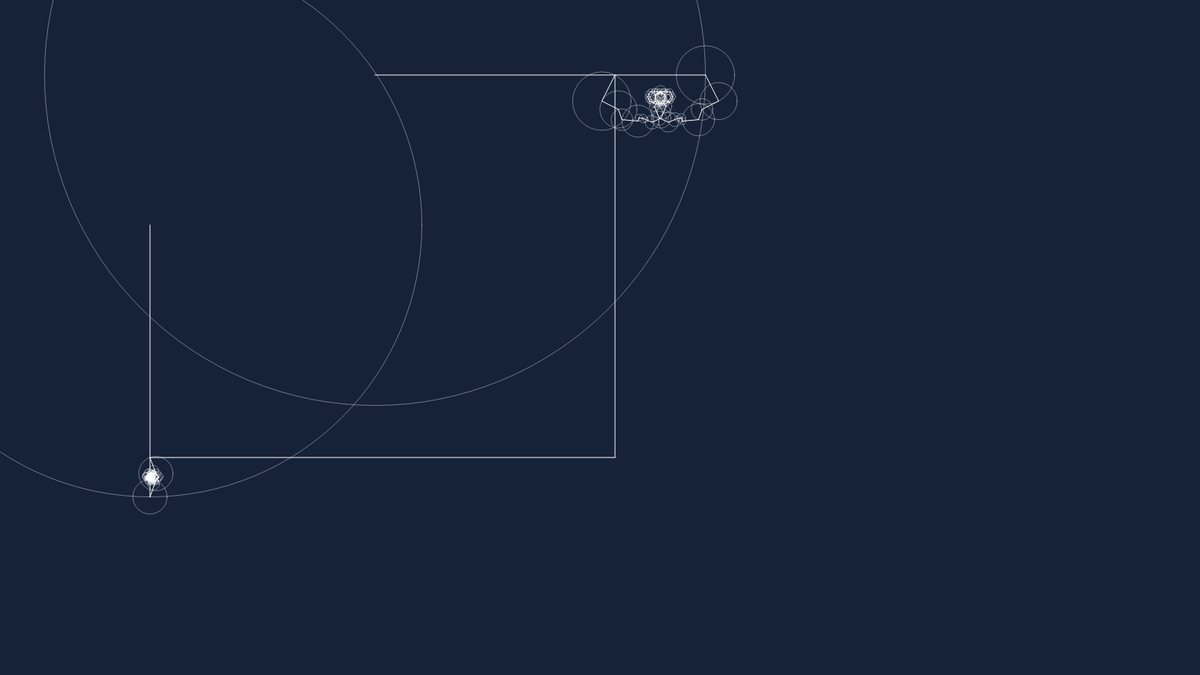
Frame 1 (no input)
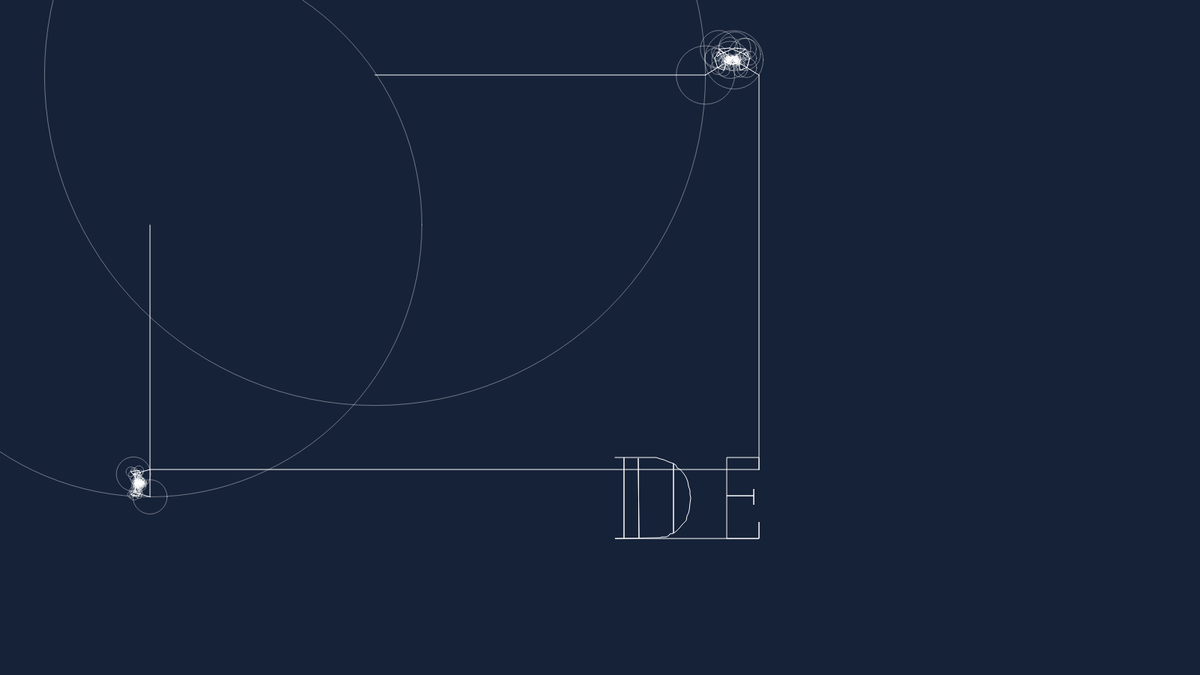
Frame 60 (no input)
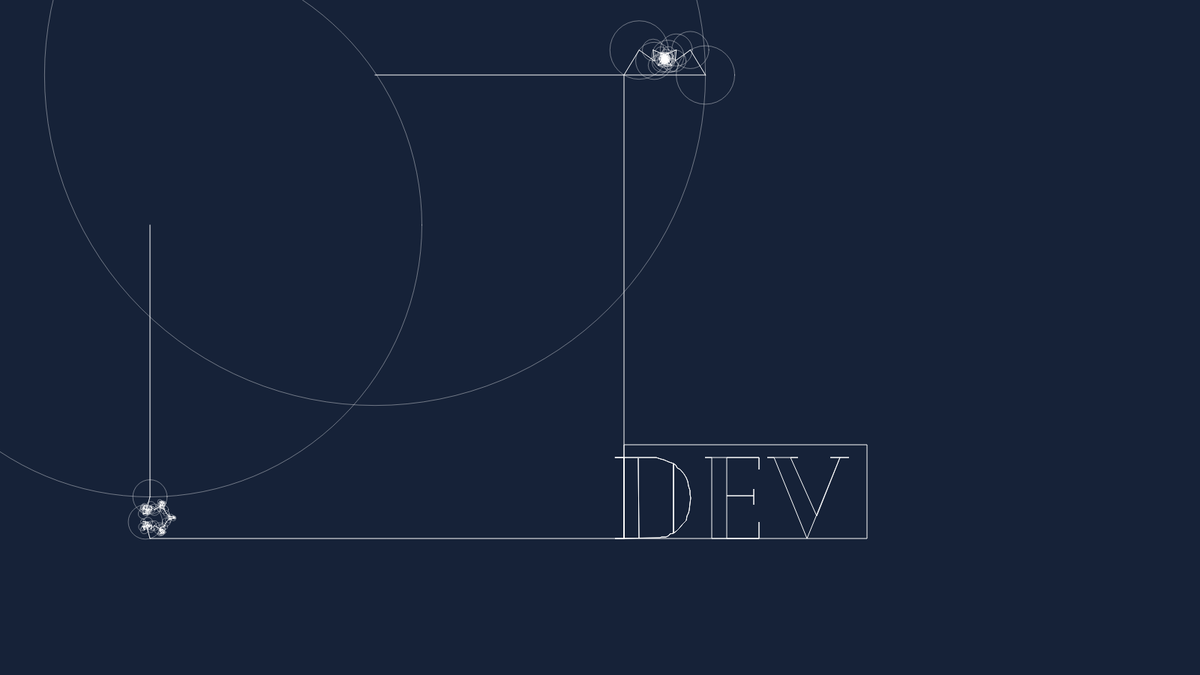
Frame 120 (the mouse pressed at the canvas centre since frame 60)

The p5.js sketch that drew these frames (run headless with seeded random() and noise() and a simulated clock; from frame 60 on, the mouse is pressed at the canvas centre):

// p5.js sketch
// ── sketch.js
// Discrete fourier transform
let x=[];
let y = [];
let fourierY;
let fourierX;
let time = 0;
path = [];

function setup() {

  createCanvas(1600, 900);
    //  const skip= -5;
  // for (let i = 0; i < drawing.length; i+=skip) {

  //   x.push(drawing[i].x);
  //   y.push(drawing[i].y);
  
  
  for(let i=0;i<dev.length;i++){
    x.push(dev[i].x);
    y.push(dev[i].y);  

  }

  
  
    
  
    
    //   angle=map(i,0,100,0,TWO_PI)
    // x[i] = 100*cos(angle);
    // y[i] = 100*sin(angle);
    
  

  

  fourierY = dft(y);
  fourierX = dft(x);
  console.log(fourierY);
}
function epicCycle(x,y,rotation,fourier){
    for (let i = 0; i < fourier.length; i++) {
        let prevx = x;
        let prevy = y;
    
        let freq = fourier[i].freq;
        let radius = fourier[i].amp;
        let phase = fourier[i].phase;
        x += radius * cos(freq * time + phase + rotation);
        y += radius * sin(freq * time + phase + rotation);
    
        stroke(255, 100);
        noFill();
        ellipse(prevx, prevy, radius * 2);
        stroke(255);
        line(prevx, prevy, x, y);
      }
      return createVector(x,y);
}

function draw() {
  background(22, 34, 56);
  
    let vx=epicCycle(500,100,0,fourierX);
    let vy=epicCycle(200,300,HALF_PI,fourierY);
    let v= createVector(vx.x,vy.y);

  path.unshift(v);
  line(vx.x,vx.y,v.x,v.y);
  line(vy.x,vy.y,v.x,v.y);

//   translate(100, 0);
//   line(x - 100, y, 0, wave[0]);
  beginShape();
  noFill();
  for (let i = 0; i < path.length; i++) {
    vertex(path[i].x, path[i].y);
  }
  endShape();
  const dt = TWO_PI / fourierX.length;
  
  time += dt;

  if (path.length > 200) {
    path.pop();
  }
}

// ── codingtrain.js
let drawing = [
  { x: -75.23920093800275, y: -9.276916512631997 },
  { x: -73.99534065831229, y: -9.582732689485699 },
  { x: -72.74106439694725, y: -9.89162195029445 },
  { x: -71.4876893765498, y: -10.200732827734575 },
  { x: -70.23509740158319, y: -10.510035772921889 },
  { x: -68.98192922337502, y: -10.820003568003328 },
  { x: -67.72920427842959, y: -11.130281626368685 },
  { x: -66.47577016026378, y: -11.44115066241771 },
  { x: -65.22337025304437, y: -11.752211766213923 },
  { x: -63.97037936814129, y: -12.063908171020076 },
  { x: -62.718127205342796, y: -12.376092132415248 },
  { x: -61.46532838818692, y: -12.689014815915003 },
  { x: -60.21245569882057, y: -13.002602349308878 },
  { x: -58.96055812263228, y: -13.316706988175959 },
  { x: -57.708867388633266, y: -13.631609446915984 },
  { x: -56.45698458688706, y: -13.947679086581244 },
  { x: -55.205279078445955, y: -14.26490113272965 },
  { x: -53.95457823206708, y: -14.583246036477012 },
  { x: -52.703685317941016, y: -14.903703685443475 },
  { x: -51.4546244346343, y: -15.226096786323936 },
  { x: -50.20482482922301, y: -15.552168723285197 },
  { x: -48.95740390898846, y: -15.881313744201512 },
  { x: -47.70490058067441, y: -16.19289195347093 },
  { x: -46.448230859690526, y: -16.486223726757242 },
  { x: -45.188059595930945, y: -16.76634714881368 },
  { x: -43.92584945916273, y: -17.036571694668755 },
  { x: -42.66235394593253, y: -17.29898056065738 },
  { x: -41.39749918402992, y: -17.555272807620092 },
  { x: -40.131196526802334, y: -17.806852007555587 },
  { x: -38.863977854165064, y: -18.05438301035799 },
  { x: -37.596847828180344, y: -18.298604538131876 },
  { x: -36.32874268901758, y: -18.540255312981827 },
  { x: -35.0599579255186, y: -18.77966037263386 },
  { x: -33.79075947764106, y: -19.017455018097905 },
  { x: -32.52221110521555, y: -19.25356537716351 },
  { x: -31.253544537253305, y: -19.488479006419706 },
  { x: -29.984612029333412, y: -19.72252094359249 },
  { x: -28.71429072385691, y: -19.956178745270893 },
  { x: -27.44445697496943, y: -20.189023952634262 },
  { x: -26.175494918165356, y: -20.42161799448207 },
  { x: -24.905306582667677, y: -20.654108615235238 },
  { x: -23.63604903702177, y: -20.886436717125402 },
  { x: -22.36623006257638, y: -21.118853465668114 },
  { x: -21.096662253646553, y: -21.351462281958014 },
  { x: -19.826444369264692, y: -21.584440459300207 },
  { x: -18.556994755871592, y: -21.817581155505405 },
  { x: -17.28748604471013, y: -22.051224182741716 },
  { x: -16.017755716917293, y: -22.285472962103785 },
  { x: -14.74892663009204, y: -22.5201649747286 },
  { x: -13.479875926635414, y: -22.75555138613172 },
  { x: -12.210618380989507, y: -22.99172084296569 },
  { x: -10.94184839193262, y: -23.22859947302006 },
  { x: -9.672413552981615, y: -23.466423667368293 },
  { x: -8.404175443840026, y: -23.70494226049483 },
  { x: -7.135878236930072, y: -23.944332545704768 },
  { x: -5.867004826778547, y: -24.178699520603566 },
  { x: -4.596609649091586, y: -24.405369011172652 },
  { x: -3.324899546058476, y: -24.625286581705883 },
  { x: -2.0526575631100683, y: -24.83922050319202 },
  { x: -0.7790415570471436, y: -25.04773220443055 },
  { x: 0.4963769309509546, y: -25.25179679859951 },
  { x: 1.7707464335605503, y: -25.45110402241498 },
  { x: 3.0469036436632275, y: -25.646658537939192 },
  { x: 4.323592733681202, y: -25.83862286403514 },
  { x: 5.599735169341788, y: -26.027085647355396 },
  { x: 6.877030011485517, y: -26.21253444448896 },
  { x: 8.154768086891993, y: -26.395102225414664 },
  { x: 9.433097139982134, y: -26.57502538120598 },
  { x: 10.711780779682472, y: -26.7524664307259 },
  { x: 11.990449644940718, y: -26.927395825090258 },
  { x: 13.26953219457753, y: -27.100109053140876 },
  { x: 14.54889545861408, y: -27.270783408182858 },
  { x: 15.829233835828676, y: -27.439433664658292 },
  { x: 17.109232400875165, y: -27.60617801810391 },
  { x: 18.38983671804741, y: -27.771090340730176 },
  { x: 19.66982050865181, y: -27.934200181421264 },
  { x: 20.95038050249778, y: -28.095625735713913 },
  { x: 22.231014368554202, y: -28.25555907135531 },
  { x: 23.512327858946843, y: -28.413852443924547 },
  { x: 24.792858303908634, y: -28.570653597842526 },
  { x: 26.07427521539591, y: -28.726095503088086 },
  { x: 27.355633029114827, y: -28.880074738566574 },
  { x: 28.637729564938322, y: -29.032842469793557 },
  { x: 29.920092040719464, y: -29.18435437344275 },
  { x: 31.202159027658777, y: -29.334418381766973 },
  { x: 32.48493518781848, y: -29.483344758050144 },
  { x: 33.76717946806289, y: -29.63104485563971 },
  { x: 35.04951239495985, y: -29.777577772304042 },
  { x: 36.331904419625175, y: -29.9228400869485 },
  { x: 37.61533065523691, y: -30.067053416204452 },
  { x: 38.8976044843655, y: -30.210025692324713 },
  { x: 40.180942073324694, y: -30.351993306382745 },
  { x: 41.463836429021136, y: -30.49279373951554 },
  { x: 42.747055822443585, y: -30.632397442838922 },
  { x: 44.03089574243389, y: -30.77089306300543 },
  { x: 45.314410624698176, y: -30.908177178920432 },
  { x: 46.59801415361501, y: -31.044294113910198 },
  { x: 47.88129264480583, y: -31.179096123553812 },
  { x: 49.16557579805888, y: -31.312391140104083 },
  { x: 50.44953391358591, y: -31.443898449161274 },
  { x: 51.73833804611899, y: -31.51753426854573 },
  { x: 53.02817638959848, y: -31.56809240938313 },
  { x: 54.31822157526724, y: -31.618650550220536 },
  { x: 55.60885773861967, y: -31.669238239942118 },
  { x: 56.898577886562414, y: -31.719781606337428 },
  { x: 58.18862307223119, y: -31.77035452161692 },
  { x: 59.47881600232087, y: -31.82092743689641 },
  { x: 60.7690975790631, y: -31.871500352175907 },
  { x: 62.05834494485892, y: -31.922028944129124 },
  { x: 63.348626521601155, y: -31.972601859408616 },
  { x: 63.86635252137445, y: -32.90184039475881 },
  { x: 64.08259125582687, y: -34.17465858094878 },
  { x: 64.29874134362676, y: -35.4468857894551 },
  { x: 64.5149209803108, y: -36.719231193498146 },
  { x: 64.73113016587905, y: -37.99193118415139 },
  { x: 64.94728025367894, y: -39.264158392657706 },
  { x: 65.16348943924717, y: -40.536725413332135 },
  { x: 65.37987591812052, y: -41.81035619383715 },
  { x: 65.59605555480458, y: -43.08281979341693 },
  { x: 65.32721980650611, y: -43.774559172144905 },
  { x: 64.11187420005238, y: -43.33475357996262 },
  { x: 62.89889250433333, y: -42.89577535653747 },
  { x: 61.6853198309306, y: -42.45660506536513 },
  { x: 60.470978886539115, y: -42.01715405979305 },
  { x: 59.256667491031806, y: -41.57768827977888 },
  { x: 58.04333120870255, y: -41.138606635259094 },
  { x: 56.82966988864727, y: -40.69939202076048 },
  { x: 57.2427041917596, y: -41.5190337446753 },
  { x: 57.97235478889458, y: -42.58396075619459 },
  { x: 58.70250771706067, y: -43.64958216649219 },
  { x: 59.43198102089055, y: -44.71421368916966 },
  { x: 60.16118838476278, y: -45.77846107635274 },
  { x: 60.89107537297122, y: -46.84369835115597 },
  { x: 61.62108055671639, y: -47.90911291926428 },
  { x: 62.35055386054627, y: -48.973744441941754 },
  { x: 63.080027164376155, y: -50.038390739061306 },
  { x: 63.27333596470244, y: -51.26939725413211 },
  { x: 63.27259724259786, y: -52.55997431971617 },
  { x: 63.27185852049328, y: -53.850669580836964 },
  { x: 63.2711197983887, y: -55.14171942856796 },
  { x: 63.270381076284124, y: -56.4318237120051 },
  { x: 63.26964235417954, y: -57.72228258205242 },
  { x: 63.26890363207497, y: -59.01368701639362 },
  { x: 63.26816490997039, y: -60.30438227751441 },
  { x: 62.25818404858969, y: -60.159725714995716 },
  { x: 61.04357716424055, y: -59.72382057552561 },
  { x: 59.82784742229245, y: -59.28753130056113 },
  { x: 58.6134473801326, y: -58.851714807743576 },
  { x: 57.39827906698398, y: -58.41561760052629 },
  { x: 56.183553987098115, y: -57.979682912171995 },
  { x: 54.96806063622348, y: -57.54346750941798 },
  { x: 53.75389698513709, y: -57.107724888810885 },
  { x: 52.53884686752521, y: -56.67167200491988 },
  { x: 51.324121787639335, y: -56.23573731656558 },
  { x: 50.109721745479476, y: -55.79992082374804 },
  { x: 48.894228394604845, y: -55.36370542099401 },
  { x: 47.680182939055186, y: -54.92800712371319 },
  { x: 46.46489643036984, y: -54.49186559316963 },
  { x: 45.728597334293646, y: -53.794571024215216 },
  { x: 46.02172226539068, y: -52.5367488967482 },
  { x: 46.31458125653006, y: -51.28021214574315 },
  { x: 46.60744024766944, y: -50.023660620296006 },
  { x: 46.90035833657719, y: -48.766754508238655 },
  { x: 47.19321732771657, y: -47.51009956169687 },
  { x: 47.48616496550851, y: -46.253208224081625 },
  { x: 47.77905350553207, y: -44.99642030756101 },
  { x: 48.072001143324, y: -43.73941077440902 },
  { x: 48.364948781115935, y: -42.48240124125704 },
  { x: 48.65798506556042, y: -41.22505189593695 },
  { x: 48.950991801120715, y: -39.967805971711506 },
  { x: 49.24393943891264, y: -38.71079643855952 },
  { x: 49.53691662558876, y: -37.45378690540753 },
  { x: 49.82998245891743, y: -36.196201169013975 },
  { x: 50.122930096709354, y: -34.93919163586199 },
  { x: 50.41590728338547, y: -33.68218210271001 },
  { x: 50.7088549211774, y: -32.42517256955802 },
  { x: 51.27247033808715, y: -31.518627577260506 },
  { x: 52.56287011036612, y: -31.555608005815742 },
  { x: 53.85291529603489, y: -31.592588434370978 },
  { x: 55.14307867724039, y: -31.629568862926217 },
  { x: 56.43371484059281, y: -31.66656406592354 },
  { x: 57.72423280840851, y: -31.703544494478777 },
  { x: 59.01439618961401, y: -31.74052492303401 },
  { x: 60.30444137528278, y: -31.777505351589244 },
  { x: 61.594486560951545, y: -31.81447100570239 },
  { x: 62.885240919840705, y: -31.851466208699716 },
  { x: 64.17528610550947, y: -31.888446637254955 },
  { x: 65.46544948671497, y: -31.92542706581019 },
  { x: 66.75564241680466, y: -31.962407494365422 },
  { x: 68.04627858015708, y: -31.999387922920658 },
  { x: 69.33667835243605, y: -32.036383125917986 },
  { x: 70.62672353810481, y: -32.073348780031125 },
  { x: 71.91700511484704, y: -32.11034398302846 },
  { x: 73.20716849605255, y: -32.147309637141596 },
  { x: 74.4979228549417, y: -32.18430484013893 },
  { x: 75.17606974694542, y: -31.52115400685817 },
  { x: 75.3121719074931, y: -30.237653899035976 },
  { x: 75.44830361692496, y: -28.954050370119138 },
  { x: 75.58443532635681, y: -27.670417292318117 },
  { x: 75.72053748690449, y: -26.387050154474746 },
  { x: 75.85661009856798, y: -25.10377166328393 },
  { x: 75.99268271023146, y: -23.82052272097729 },
  { x: 76.1288439685475, y: -22.5366680265449 },
  { x: 76.264916580211, y: -21.253404309796167 },
  { x: 76.40101874075867, y: -19.97014059304744 },
  { x: 76.53709135242215, y: -18.68687687629871 },
  { x: 76.67319351296983, y: -17.40361315954998 },
  { x: 76.8093252224017, y: -16.11987666065432 },
  { x: 76.94539783406518, y: -14.836731139442325 },
  { x: 77.08147044572868, y: -13.553467422693595 },
  { x: 77.21760215516052, y: -12.269849119334667 },
  { x: 77.35376341347657, y: -10.985772808270902 },
  { x: 77.48986557402425, y: -9.702272700448706 },
  { x: 77.62596773457192, y: -8.418772592626512 },
  { x: 77.7620698951196, y: -7.13539068034105 },
  { x: 77.89817205566726, y: -5.8518905725188555 },
  { x: 78.03433331398331, y: -4.56791768254973 },
  { x: 78.17043547453098, y: -3.2844914469379933 },
  { x: 78.30656718396283, y: -2.0009765646737065 },
  { x: 78.44266934451052, y: -0.7173730357568712 },
  { x: 78.57883060282656, y: 0.5664816586755216 },
  { x: 78.71493276337422, y: 1.8499817664977163 },
  { x: 78.8510053750377, y: 3.1331272877097125 },
  { x: 78.98713708446957, y: 4.41674559106864 },
  { x: 79.12329834278562, y: 5.700703706595674 },
  { x: 79.2593709544491, y: 6.984100393323228 },
  { x: 79.39547311499678, y: 8.267467531166597 },
  { x: 79.53157527554444, y: 9.55084944345206 },
  { x: 79.6677069849763, y: 10.834467746810986 },
  { x: 79.80380914552397, y: 12.118086050169916 },
  { x: 79.93994085495584, y: 13.401586157992108 },
  { x: 80.07604301550352, y: 14.685086265814304 },
  { x: 80.21217472493537, y: 15.96870456917323 },
  { x: 80.34830643436722, y: 17.252662684700265 },
  { x: 80.48440859491488, y: 18.536044596985725 },
  { x: 80.62051075546258, y: 19.81942650927119 },
  { x: 80.75661291601025, y: 21.102690226019917 },
  { x: 80.89274462544209, y: 22.38666311598904 },
  { x: 81.02884678598978, y: 23.669926832737776 },
  { x: 81.16494894653745, y: 24.9535451360967 },
  { x: 81.3010806559693, y: 26.237045243918896 },
  { x: 81.43721236540117, y: 27.520781742814552 },
  { x: 81.57337362371719, y: 28.804739858341588 },
  { x: 81.70947578426488, y: 30.088121770627048 },
  { x: 81.84551884704418, y: 31.371252517396954 },
  { x: 81.98168010536023, y: 32.655107211829346 },
  { x: 82.11784136367626, y: 33.939080101798474 },
  { x: 82.25391397533976, y: 35.2223438185472 },
  { x: 82.39004568477161, y: 36.505843926369394 },
  { x: 82.52614784531927, y: 37.789447455286236 },
  { x: 82.6623386525195, y: 39.07353854079209 },
  { x: 82.79844081306719, y: 40.357038648614285 },
  { x: 82.93454297361485, y: 41.640538756436484 },
  { x: 83.07064513416253, y: 42.92403886425867 },
  { x: 83.2067472947102, y: 44.20753897208087 },
  { x: 83.34293810191042, y: 45.49161528314464 },
  { x: 83.4790402624581, y: 46.774997195430096 },
  { x: 83.6150833252374, y: 48.05802452110537 },
  { x: 83.75154007239529, y: 49.341849666653566 },
  { x: 83.894586220726, y: 50.624950864539294 },
  { x: 84.03763236905671, y: 51.90781567135155 },
  { x: 84.18064896850325, y: 53.1906952526059 },
  { x: 84.32366556794977, y: 54.4733236683447 },
  { x: 84.46674126516469, y: 55.75654306176715 },
  { x: 84.6097874134954, y: 57.03964425965287 },
  { x: 84.75277446405775, y: 58.32215447985493 },
  { x: 84.89579106350429, y: 59.60490109113045 },
  { x: 85.03880766295083, y: 60.88776589794271 },
  { x: 85.18188336016574, y: 62.17086709582843 },
  { x: 85.32487041072808, y: 63.45337731603049 },
  { x: 85.4679165590588, y: 64.73636031837948 },
  { x: 85.61093315850533, y: 66.01934332072847 },
  { x: 85.75400885572023, y: 67.30256271415092 },
  { x: 85.89708455293514, y: 68.58578210757337 },
  { x: 86.04010115238168, y: 69.86852871884889 },
  { x: 86.18308820294402, y: 71.15103893905096 },
  { x: 86.32616390015893, y: 72.4342583324734 },
  { x: 86.46918049960546, y: 73.71700494374893 },
  { x: 86.61213800128364, y: 74.99927877287753 },
  { x: 86.75518414961434, y: 76.28226177522652 },
  { x: 86.89820074906088, y: 77.56500838650203 },
  { x: 87.04127644627579, y: 78.84834597546123 },
  { x: 87.18426349683813, y: 80.13097439120003 },
  { x: 87.32733919405304, y: 81.41407558908575 },
  { x: 87.47032624461539, y: 82.69670400482453 },
  { x: 87.6134019418303, y: 83.98004159378372 },
  { x: 87.756448090161, y: 85.26302459613271 },
  { x: 87.89949423849173, y: 86.54585985406078 },
  { x: 88.04251083793827, y: 87.82857691645212 },
  { x: 88.18555698626898, y: 89.11161901656948 },
  { x: 88.3286031345997, y: 90.39463156780265 },
  { x: 88.47159018516204, y: 91.677348630194 },
  { x: 88.61463633349277, y: 92.96015433923789 },
  { x: 88.7576824818235, y: 94.24328508600779 },
  { x: 88.9007286301542, y: 95.52629763724096 },
  { x: 89.04371568071656, y: 96.80868966190629 },
  { x: 89.18667318239473, y: 98.09114078433997 },
  { x: 89.32971933072544, y: 99.37400559115223 },
  { x: 89.47279502794035, y: 100.65725453345887 },
  { x: 89.61578207850269, y: 101.93991249808184 },
  { x: 89.75879867794923, y: 103.22248181605228 },
  { x: 89.90181527739576, y: 104.50543526951708 },
  { x: 90.04489097461067, y: 105.7886842118237 },
  { x: 90.1879075740572, y: 107.07146037198342 },
  { x: 90.33095372238793, y: 108.3544433743324 },
  { x: 90.47399987071863, y: 109.63745592556559 },
  { x: 90.61701647016518, y: 110.92023208572529 },
  { x: 90.7600626184959, y: 112.20321508807429 },
  { x: 90.9031087668266, y: 113.48619809042327 },
  { x: 91.04615491515733, y: 114.7690924461197 },
  { x: 91.18914196571968, y: 116.05166176409014 },
  { x: 91.3321881140504, y: 117.3346743153233 },
  { x: 91.4752638112653, y: 118.61789370874577 },
  { x: 91.61825086182766, y: 119.90052212448454 },
  { x: 91.76126746127419, y: 121.18320963799171 },
  { x: 91.90434315848908, y: 122.46657677583508 },
  { x: 92.04735975793564, y: 123.74935293599478 },
  { x: 92.19040590626634, y: 125.03242458499633 },
  { x: 92.33342250571287, y: 126.31514164738766 },
  { x: 92.47643910515943, y: 127.59785870977902 },
  { x: 92.61951480237431, y: 128.881166749854 },
  { x: 92.76253140182085, y: 130.16400200778207 },
  { x: 92.84665707509033, y: 130.91817817878908 },
  { x: 92.70384731783308, y: 129.63513607867174 },
  { x: 92.56094891392328, y: 128.35165074529164 },
  { x: 92.41813915666602, y: 127.06896323178447 },
  { x: 92.27532939940876, y: 125.7861279738564 },
  { x: 92.13251964215152, y: 124.50329271592832 },
  { x: 91.98968033601007, y: 123.22010287139005 },
  { x: 91.84684102986864, y: 121.93717896680944 },
  { x: 91.7040312726114, y: 120.65425506222881 },
  { x: 91.56122151535413, y: 119.3714789020691 },
  { x: 91.41838220921271, y: 118.08852544860429 },
  { x: 91.27554290307127, y: 116.80533560406603 },
  { x: 91.13273314581402, y: 115.52250034613796 },
  { x: 90.98989383967258, y: 114.23951734378898 },
  { x: 90.84708408241534, y: 112.9566525369767 },
  { x: 90.70427432515807, y: 111.67372863239608 },
  { x: 90.561494116785, y: 110.39136615661494 },
  { x: 90.41868435952775, y: 109.1085013498027 },
  { x: 90.2758450533863, y: 107.82542970080114 },
  { x: 90.13303529612905, y: 106.5425648939889 },
  { x: 89.99019598998763, y: 105.25943414721898 },
  { x: 89.84735668384619, y: 103.97656934040673 },
  { x: 89.70457647547312, y: 102.69385227801538 },
  { x: 89.56176671821586, y: 101.41107611785567 },
  { x: 89.41889786319024, y: 100.12788627331742 },
  { x: 89.276088105933, y: 98.84505101538934 },
  { x: 89.13327834867574, y: 97.56224530634545 },
  { x: 88.99049814030268, y: 96.2795282439541 },
  { x: 88.84762928527705, y: 94.99624975276328 },
  { x: 88.7048195280198, y: 93.71365088590868 },
  { x: 88.56206886853091, y: 92.43122931235916 },
  { x: 88.41922956238948, y: 91.14827585889437 },
  { x: 88.27641980513222, y: 89.86538150319792 },
  { x: 88.13352140122241, y: 88.58171887651271 },
  { x: 87.99074119284934, y: 87.29912000965813 },
  { x: 87.8479314355921, y: 86.01640294726677 },
  { x: 87.70509212945065, y: 84.73324265161268 },
  { x: 87.56219372554087, y: 83.44981641600094 },
  { x: 87.4194135171678, y: 82.16712890249379 },
  { x: 87.27663330879471, y: 80.88470732894427 },
  { x: 87.13388264930585, y: 79.6024039509315 },
  { x: 86.99110244093275, y: 78.31974598630852 },
  { x: 86.84829268367551, y: 77.0371766683381 },
  { x: 86.70545337753408, y: 75.75401637268402 },
  { x: 86.56270271804519, y: 74.47171299467124 },
  { x: 86.41986341190375, y: 73.18867089455388 },
  { x: 86.27702410576232, y: 71.90545150113142 },
  { x: 86.13418479962087, y: 70.62255714543498 },
  { x: 85.99137504236363, y: 69.33978098527528 },
  { x: 85.84856528510637, y: 68.05697527623138 },
  { x: 85.70569643008075, y: 66.7736376872722 },
  { x: 85.56291622170768, y: 65.49097972264923 },
  { x: 85.42007691556626, y: 64.20784897587933 },
  { x: 85.27726715830899, y: 62.925102364603795 },
  { x: 85.13439830328338, y: 61.64167612899207 },
  { x: 85.21565773478709, y: 60.56512163154669 },
  { x: 86.50570292045586, y: 60.60188044347055 },
  { x: 87.79562991058789, y: 60.63860970651023 },
  { x: 89.08605923175104, y: 60.675338969549905 },
  { x: 90.37645900403, y: 60.71209778147377 },
  { x: 91.66656328746713, y: 60.74882704451345 },
  { x: 92.95693351086193, y: 60.78558585643731 },
  { x: 94.24733328314089, y: 60.82231511947698 },
  { x: 95.53808764203004, y: 60.85907393140084 },
  { x: 96.82828057211972, y: 60.89580319444053 },
  { x: 98.11811891559921, y: 60.93253245748021 },
  { x: 99.4086368834149, y: 60.96929126940407 },
  { x: 100.69903665569386, y: 61.00605008132793 },
  { x: 101.98934778132029, y: 61.0427793443676 },
  { x: 103.27948161364161, y: 61.07950860740729 },
  { x: 104.56964499484711, y: 61.116267419331145 },
  { x: 105.8598083760526, y: 61.152996682370826 },
  { x: 107.15026724609993, y: 61.1897259454105 },
  { x: 108.44054882284217, y: 61.22648475733436 },
  { x: 109.73041671520583, y: 61.263214020374036 },
  { x: 111.02075738971642, y: 61.299943283413725 },
  { x: 112.31139355306885, y: 61.336702095337586 },
  { x: 113.6013205432009, y: 61.37343135837726 },
  { x: 114.89115888668037, y: 61.410160621416935 },
  { x: 116.18120407234913, y: 61.44688988445662 },
  { x: 117.47184023570156, y: 61.483648696380484 },
  { x: 118.7617672258336, y: 61.52037795942016 },
  { x: 119.06263396458662, y: 60.61523653912135 },
  { x: 118.96231550278476, y: 59.32814624187089 },
  { x: 118.86196749209873, y: 58.04102639573625 },
  { x: 118.76167857918105, y: 56.75402474513836 },
  { x: 118.66136011737919, y: 55.46702309454046 },
  { x: 118.56110075334571, y: 54.18049422608949 },
  { x: 118.46078229154385, y: 52.89378806433342 },
  { x: 118.360463829742, y: 51.60650569933578 },
  { x: 118.2602044657085, y: 50.32002115421109 },
  { x: 118.15988600390665, y: 49.032960405844825 },
  { x: 118.05959709098897, y: 47.7461655974362 },
  { x: 117.95930817807131, y: 46.4595185334485 },
  { x: 117.85896016738526, y: 45.172310040661316 },
  { x: 117.75867125446759, y: 43.885367487831786 },
  { x: 117.65838234154992, y: 42.598543130538985 },
  { x: 117.55806387974806, y: 41.311674449919906 },
  { x: 117.45771586906201, y: 40.02414091940671 },
  { x: 117.35739740726015, y: 38.73710971992463 },
  { x: 116.43765883817485, y: 38.366108704562855 },
  { x: 115.14764320139027, y: 38.40880684220753 },
  { x: 113.85691839138529, y: 38.4515197542943 },
  { x: 112.56696185236909, y: 38.49421789193899 },
  { x: 111.2769462155845, y: 38.53691602958366 },
  { x: 109.98687148103154, y: 38.579614167228335 },
  { x: 108.69682629536278, y: 38.62231230487302 },
  { x: 107.4068402074624, y: 38.6650104425177 },
  { x: 106.1168245706778, y: 38.70770858016237 },
  { x: 104.8273408138085, y: 38.75039194336496 },
  { x: 103.53711833483464, y: 38.79310485545173 },
  { x: 102.24674811143987, y: 38.835802993096415 },
  { x: 100.95679157242364, y: 38.87850113074109 },
  { x: 99.66665774010234, y: 38.92119926838576 },
  { x: 98.95789820408486, y: 39.48400209098048 },
  { x: 99.05803937258162, y: 40.77137310263067 },
  { x: 99.15812144331001, y: 42.05812358771301 },
  { x: 99.25820351403839, y: 43.344785426142806 },
  { x: 99.35828558476679, y: 44.631565460109336 },
  { x: 99.45842675326354, y: 45.919084216180444 },
  { x: 99.55850882399193, y: 47.20574605461024 },
  { x: 99.65862044360452, y: 48.492939772955324 },
  { x: 99.75873206321708, y: 49.77983800245858 },
  { x: 99.85881413394547, y: 51.066544164214655 },
  { x: 99.95892575355806, y: 52.353678784791384 },
  { x: 100.05900782428644, y: 53.64057701429464 },
  { x: 100.15914899278322, y: 54.927874153734365 },
  { x: 100.25920151462742, y: 56.214314375532794 },
  { x: 100.35928358535581, y: 57.50102053728886 },
  { x: 100.45936565608419, y: 58.78760850350819 },
  { x: 100.55947727569676, y: 60.07469880075865 },
  { x: 101.08592019630409, y: 60.916044180106 },
  { x: 102.37611312639378, y: 60.95877186663486 },
  { x: 103.66586282322072, y: 61.00147000427954 },
  { x: 104.95587846000531, y: 61.04416814192421 },
  { x: 106.24604184121078, y: 61.08689582845308 },
  { x: 107.53650071125813, y: 61.129623514981944 },
  { x: 108.82651634804272, y: 61.1723512015108 },
  { x: 110.11650243594312, y: 61.215049339155485 },
  { x: 111.40663626826442, y: 61.25777702568434 },
  { x: 112.69697694277502, y: 61.300504712213204 },
  { x: 113.98776085054837, y: 61.34323239874206 },
  { x: 115.2778651339855, y: 61.38596008527092 },
  { x: 116.56799896630682, y: 61.42868777179979 },
  { x: 117.85833964081742, y: 61.47141545832864 },
  { x: 119.1487098642122, y: 61.514143144857506 },
  { x: 120.43857775657587, y: 61.556841282502184 },
  { x: 121.72841610005536, y: 61.59953942014687 },
  { x: 123.01908181229197, y: 61.6422966555599 },
  { x: 124.30924519349745, y: 61.68499479320459 },
  { x: 125.59994045461826, y: 61.72775202861764 },
  { x: 126.88974924921355, y: 61.77045016626231 },
  { x: 128.17890796835684, y: 61.813148303906985 },
  { x: 129.46865766518377, y: 61.85584644155167 },
  { x: 130.7596188662622, y: 61.898574128080526 },
  { x: 132.04916172089986, y: 61.94127226572521 },
  { x: 133.33905916214772, y: 61.98399995225407 },
  { x: 133.85885358381384, y: 61.29497907087095 },
  { x: 133.7507637654718, y: 60.00856839795671 },
  { x: 133.64264439824558, y: 58.72174404066391 },
  { x: 133.53455457990356, y: 57.43556975882314 },
  { x: 133.42646476156153, y: 56.14909998814054 },
  { x: 133.31843404098785, y: 54.8632211951416 },
  { x: 133.21034422264583, y: 53.576958266648276 },
  { x: 133.10228395318796, y: 52.29081353369169 },
  { x: 132.9941350370776, y: 51.00398917639889 },
  { x: 132.88607476761973, y: 49.71785921788439 },
  { x: 132.77804404704608, y: 48.43211339486428 },
  { x: 132.66995422870403, y: 47.14567317306585 },
  { x: 132.56192350813038, y: 45.8600012222562 },
  { x: 132.45386323867254, y: 44.573974684836344 },
  { x: 132.34571432256215, y: 43.287017357564714 },
  { x: 132.23765405310428, y: 42.000857850166035 },
  { x: 132.12956423476226, y: 40.71459492167271 },
  { x: 132.0215630630728, y: 39.42932188079953 },
  { x: 131.91347324473077, y: 38.142925982327384 },
  { x: 131.8054129752729, y: 36.856677828276155 },
  { x: 131.6972640591625, y: 35.56963185435198 },
  { x: 131.58920378970467, y: 34.283753061353046 },
  { x: 131.48111397136262, y: 32.99706167403907 },
  { x: 131.3729946041364, y: 31.7103407378409 },
  { x: 131.2648752369102, y: 30.42385619271621 },
  { x: 131.15681496745236, y: 29.137844429738447 },
  { x: 131.0488137957629, y: 27.85246796777062 },
  { x: 130.94072397742084, y: 26.565953873761746 },
  { x: 130.83257506131045, y: 25.278996546490117 },
  { x: 130.7245147918526, y: 23.99285181353353 },
  { x: 130.61645452239475, y: 22.706751403903215 },
  { x: 130.5083942529369, y: 21.42091693423055 },
  { x: 130.4002748857107, y: 20.134136900264025 },
  { x: 130.29224416513702, y: 18.848331979475542 },
  { x: 130.18424299344755, y: 17.56301461527608 },
  { x: 130.07612362622135, y: 16.27638232573047 },
  { x: 129.96803380787932, y: 14.989986427258328 },
  { x: 129.8598848917689, y: 13.702970002218336 },
  { x: 129.75185417119525, y: 12.417105983661488 },
  { x: 129.64367570620067, y: 11.129616776474565 },
  { x: 129.53558588785864, y: 9.843161780234054 },
  { x: 129.42749606951662, y: 8.55704659616165 },
  { x: 129.31943580005876, y: 7.270975735415518 },
  { x: 129.21137553060092, y: 5.984963972437754 },
  { x: 129.1032857122589, y: 4.698449878428876 },
  { x: 128.9951663450327, y: 3.411728942230716 },
  { x: 128.88710607557482, y: 2.1256728559266773 },
  { x: 128.77904580611698, y: 0.8397201907172799 },
  { x: 128.67098553665915, y: -0.4463211211446672 },
  { x: 128.5628957183171, y: -1.7328056662693618 },
  { x: 128.45483544885926, y: -3.018773105920851 },
  { x: 128.34677517940142, y: -4.304962162203714 },
  { x: 128.23871490994355, y: -5.590767082992197 },
  { x: 128.13062509160153, y: -6.877133432580158 },
  { x: 128.0225352732595, y: -8.163544105494394 },
  { x: 127.91447500380166, y: -9.449703612893074 },
  { x: 127.80638518545962, y: -10.735981315828488 },
  { x: 127.69832491600178, y: -12.022288567648081 },
  { x: 127.59020554877557, y: -13.308773112772778 },
  { x: 127.48214527931772, y: -14.595006492381914 },
  { x: 127.37411455874405, y: -15.880722766517847 },
  { x: 127.2660838381704, y: -17.16626174734868 },
  { x: 127.15793492206, y: -18.45333727015704 },
  { x: 128.1419423142437, y: -18.611541996073722 },
  { x: 129.42374336122535, y: -18.461995093222708 },
  { x: 130.70575125039628, y: -18.312418641487508 },
  { x: 131.98778868845142, y: -18.16284218975231 },
  { x: 133.2702398108851, y: -18.013221414690836 },
  { x: 134.55218860228769, y: -17.86364496295564 },
  { x: 135.83431468699538, y: -17.714053736778347 },
  { x: 137.11652941835558, y: -17.564462510601057 },
  { x: 138.39909873632604, y: -17.4148121866554 },
  { x: 139.68110662549697, y: -17.265235734920203 },
  { x: 140.9626121836368, y: -17.11571838095337 },
  { x: 142.24512240383885, y: -16.966082831449807 },
  { x: 143.52754397738835, y: -16.816462056388332 },
  { x: 144.80931547548585, y: -16.666915153537317 },
  { x: 146.09108697358332, y: -16.517368250686303 },
  { x: 147.37309486275427, y: -16.367791798951103 },
  { x: 148.6553095941145, y: -16.218200572773814 },
  { x: 149.93731748328545, y: -16.068624121038617 },
  { x: 151.2192958235722, y: -15.919047669303415 },
  { x: 152.50124461497478, y: -15.76948599201031 },
  { x: 153.7836366396401, y: -15.619865216948835 },
  { x: 155.06638325091564, y: -15.470200118561088 },
  { x: 156.3486570800442, y: -15.320594117941706 },
  { x: 157.6302217359524, y: -15.171061989532783 },
  { x: 158.9123773695443, y: -15.021470763355493 },
  { x: 160.19500578528306, y: -14.871835213851929 },
  { x: 161.4764817945387, y: -14.722317859885095 },
  { x: 162.75851923259384, y: -14.572741408149897 },
  { x: 164.04026118180715, y: -14.42319450529888 },
  { x: 165.32253501093572, y: -14.273588504679502 },
  { x: 166.60495658448522, y: -14.123952955175936 },
  { x: 167.8869644736562, y: -13.974391277882829 },
  { x: 169.16947469385823, y: -13.824755728379264 },
  { x: 170.45139393637663, y: -13.675179276644064 },
  { x: 171.7328403967481, y: -13.525676697119325 },
  { x: 173.01473009038233, y: -13.376115019826218 },
  { x: 174.29620609963794, y: -13.226597665859385 },
  { x: 175.57780030443035, y: -13.077080311892555 },
  { x: 176.86057646459008, y: -12.927415213504807 },
  { x: 178.14231841380337, y: -12.77786831065379 },
  { x: 179.4246513407003, y: -12.628247535592317 },
  { x: 180.7062159966085, y: -12.478730181625485 },
  { x: 181.98854892350545, y: -12.329109406564012 },
  { x: 183.27102959482332, y: -12.179488631502538 },
  { x: 184.5530079351101, y: -12.02991217976734 },
  { x: 185.83474988432337, y: -11.880365276916324 },
  { x: 187.1166395779576, y: -11.730803599623219 },
  { x: 188.39900205373874, y: -11.581182824561743 },
  { x: 189.68130543175155, y: -11.431576823942363 },
  { x: 190.96310647873318, y: -11.282029921091349 },
  { x: 192.24520301455667, y: -11.132438694914057 },
  { x: 193.52818601690566, y: -10.982744047642127 },
  { x: 194.80983931946642, y: -10.833211919233204 },
  { x: 196.09205405082665, y: -10.683620693055913 },
  { x: 197.3738846466925, y: -10.534059015762805 },
  { x: 198.65621757358943, y: -10.384453015143423 },
  { x: 199.93813681610786, y: -10.234891337850318 },
  { x: 201.21990831420533, y: -10.085344434999302 },
  { x: 202.5022412411023, y: -9.93572365993783 },
  { x: 202.48841236330458, y: -9.93731929968372 },
  { x: 201.2057248497974, y: -10.086954849187284 },
  { x: 199.92371696062645, y: -10.236516526480392 },
  { x: 198.64164997368718, y: -10.386078203773497 },
  { x: 197.359612535632, y: -10.535639881066606 },
  { x: 196.07713186431414, y: -10.685245881685988 },
  { x: 194.7951239751432, y: -10.834807558979094 },
  { x: 193.51332292816156, y: -10.984339687388017 },
  { x: 192.2313150389906, y: -11.133886590239033 },
  { x: 190.94980948085077, y: -11.283389169763774 },
  { x: 189.66729926064872, y: -11.433009944825246 },
  { x: 188.38546866478285, y: -11.58254207323417 },
  { x: 187.10369716668538, y: -11.732074201643094 },
  { x: 185.82133469090425, y: -11.881665427820383 },
  { x: 184.5390904106598, y: -12.031241879555582 },
  { x: 183.25714161925725, y: -12.180788782406598 },
  { x: 181.97525192562304, y: -12.330335685257614 },
  { x: 180.69318493868371, y: -12.479897362550721 },
  { x: 179.41123614728116, y: -12.629444265401736 },
  { x: 178.1287554759633, y: -12.779065040463209 },
  { x: 176.8464816468347, y: -12.928641492198407 },
  { x: 175.56447375766376, y: -13.078203169491514 },
  { x: 174.2826431617979, y: -13.22773529790044 },
  { x: 173.00007384382747, y: -13.377356072961911 },
  { x: 171.71791821023558, y: -13.52693252469711 },
  { x: 170.4362058099065, y: -13.676449878663943 },
  { x: 169.15428656738808, y: -13.825996781514958 },
  { x: 167.87192409160693, y: -13.975602782134338 },
  { x: 166.58985710466766, y: -14.125149684985354 },
  { x: 165.30773101995996, y: -14.274726136720552 },
  { x: 164.0261368151676, y: -14.424228716245294 },
  { x: 162.74427667041755, y: -14.57377561909631 },
  { x: 161.46153005914204, y: -14.723411168599874 },
  { x: 160.17925623001344, y: -14.873002394777163 },
  { x: 158.89733698749504, y: -15.02254929762818 },
  { x: 157.61529954943992, y: -15.172110974921285 },
  { x: 156.33273023146947, y: -15.32173174998276 },
  { x: 155.05087008671947, y: -15.471263878391683 },
  { x: 153.76865535535924, y: -15.620840330126882 },
  { x: 152.48688385726177, y: -15.770372458535805 },
  { x: 151.20395995268115, y: -15.920037556923553 },
  { x: 149.92212935681528, y: -16.06956968533248 },
  { x: 148.6398850765709, y: -16.219146137067675 },
  { x: 147.35790673628412, y: -16.368707814360782 },
  { x: 146.07589884711317, y: -16.518254717211796 },
  { x: 144.7930635891851, y: -16.667905041157454 },
  { x: 143.51135118885597, y: -16.817437169566375 },
  { x: 142.22913645749577, y: -16.967013621301575 },
  { x: 140.94706947055644, y: -17.116575298594682 },
  { x: 139.6648842880804, y: -17.26615175032988 },
  { x: 138.382965045562, y: -17.415698653180897 },
  { x: 137.1010753519278, y: -17.56524555603191 },
  { x: 135.8189788161043, y: -17.71480723332502 },
  { x: 134.53649814478644, y: -17.8644132339444 },
  { x: 133.25416521788947, y: -18.01400446012169 },
  { x: 131.97242326867618, y: -18.163536588530615 },
  { x: 130.69059267281034, y: -18.313068716939537 },
  { x: 129.4083483925659, y: -18.462645168674737 },
  { x: 128.12604501455314, y: -18.61225116929412 },
  { x: 127.06863819405845, y: -19.027693706467375 },
  { x: 126.70669391169882, y: -20.26670796915181 },
  { x: 126.34477917822339, y: -21.50554493853115 },
  { x: 125.98265760255866, y: -22.745091081130877 },
  { x: 125.6207428690832, y: -23.98403147160485 },
  { x: 125.25879858672357, y: -25.22291276431046 },
  { x: 124.89688385324814, y: -26.461779282573982 },
  { x: 124.53485092423594, y: -27.701044710773974 },
  { x: 124.17290664187631, y: -28.940029424574227 },
  { x: 123.81099190840088, y: -30.17885161951147 },
  { x: 123.4491067238096, y: -31.417673814448715 },
  { x: 124.55541694762744, y: -31.419018288679048 },
  { x: 125.83819310778713, y: -31.269855521322413 },
  { x: 127.12008280142135, y: -31.118269745462758 },
  { x: 128.40206114170812, y: -30.96254712581746 },
  { x: 129.68170512014441, y: -30.794162809299674 },
  { x: 129.91162498797362, y: -31.789915882946175 },
  { x: 129.76571259787715, y: -33.07239655426405 },
  { x: 129.55473356480934, y: -34.34577616925351 },
  { x: 129.29544210610203, y: -35.60984788572527 },
  { x: 128.99587551825306, y: -36.8660743734464 },
  { x: 128.66200267586746, y: -38.11254972938709 },
  { x: 128.2973103472788, y: -39.35064797666185 },
  { x: 127.90472387202121, y: -40.58038388971277 },
  { x: 127.48672535636612, y: -41.80155062635057 },
  { x: 127.04502863559611, y: -43.01488690867983 },
  { x: 126.58176122937239, y: -44.219521044617146 },
  { x: 126.09801644640974, y: -45.41622130515128 },
  { x: 125.59500579095968, y: -46.605032013608515 },
  { x: 125.07382257173694, y: -47.7862043355044 },
  { x: 124.53573739076145, y: -48.95935413534455 },
  { x: 123.98154806790612, y: -50.12439276647642 },
  { x: 123.41175693420209, y: -51.282413537614794 },
  { x: 122.82701406510137, y: -52.43383013313822 },
  { x: 122.2283241226662, y: -53.577475372121484 },
  { x: 121.61624853569603, y: -54.71411752555333 },
  { x: 120.99155557517967, y: -55.84320993907638 },
  { x: 120.35448163219056, y: -56.965506109237296 },
  { x: 119.7052040000338, y: -58.08159701371975 },
  { x: 119.04493418296092, y: -59.190359794924774 },
  { x: 118.37331759436168, y: -60.29232633276768 },
  { x: 117.69008829427845, y: -61.3870533939857 },
  { x: 116.9946257561434, y: -62.47461485078931 },
  { x: 116.28675268665143, y: -63.55384352225326 },
  { x: 115.56617359696068, y: -64.62459166395664 },
  { x: 114.83244525380843, y: -65.68629784709996 },
  { x: 114.08500622839517, y: -66.73884387614653 },
  { x: 113.32356103187911, y: -67.78125463791825 },
  { x: 112.5481687620286, y: -68.81264366588965 },
  { x: 111.75773611012885, y: -69.83343941888138 },
  { x: 110.95223352729566, y: -70.8425042648524 },
  { x: 110.13115868249797, y: -71.83942451942414 },
  { x: 109.29522074895614, y: -72.82240508788246 },
  { x: 108.44344461349212, y: -73.79171191018503 },
  { x: 107.57535749395899, y: -74.74701994860582 },
  { x: 106.69095939035677, y: -75.6871472477775 },
  { x: 105.79025030268542, y: -76.61170228498466 },
  { x: 104.87325977982916, y: -77.51988724035435 },
  { x: 103.93978097959868, y: -78.41123671896067 },
  { x: 102.98960705980473, y: -79.28552910417224 },
  { x: 102.02365403585695, y: -80.14160460228491 },
  { x: 101.04189235887117, y: -80.9792120477831 },
  { x: 100.04449932215252, y: -81.79835144066679 },
  { x: 99.03182951231115, y: -82.59848351379968 },
  { x: 98.00417841818891, y: -83.3800515004445 },
  { x: 96.96249160407967, y: -84.1422797423914 },
  { x: 95.9077146342773, y: -84.88554498791378 },
  { x: 94.83981795989759, y: -85.61030524471644 },
  { x: 93.7597766941186, y: -86.31693726107272 },
  { x: 92.66824091239236, y: -87.00615759742409 },
  { x: 91.56654031450712, y: -87.67823958094921 },
  { x: 90.4547339982312, y: -88.33454984754155 },
  { x: 89.33409256558456, y: -88.97587144263201 },
  { x: 88.20603436300792, y: -89.6027140844727 },
  { x: 87.07070713492222, y: -90.21692457832508 },
  { x: 85.92855411459021, y: -90.81846598808393 },
  { x: 84.77532026268952, y: -91.39837761462068 },
  { x: 83.61094648145176, y: -91.95582470195721 },
  { x: 82.43634878628663, y: -92.49184884826094 },
  { x: 81.25294552363492, y: -93.00731435839421 },
  { x: 80.06120947564355, y: -93.50314463498779 },
  { x: 78.86125883784926, y: -93.98033695288281 },
  { x: 77.65465970111377, y: -94.43934931978416 },
  { x: 76.44182574981562, y: -94.88075055171232 },
  { x: 75.2226387884181, y: -95.30542711519283 },
  { x: 73.9977784412574, y: -95.71390350291989 },
  { x: 72.76774703936465, y: -96.10646781651434 },
  { x: 71.53328330484442, y: -96.48346725536528 },
  { x: 70.2942394932758, y: -96.84544847383015 },
  { x: 69.05123613122664, y: -97.19267741186655 },
  { x: 67.80391863208673, y: -97.52548649442159 },
  { x: 66.55293707130812, y: -97.84419337200019 },
  { x: 65.30000528417341, y: -98.14862075129729 },
  { x: 64.04264116441122, y: -98.43946303109117 },
  { x: 62.78143568970523, y: -98.71693444079216 },
  { x: 61.517777657612044, y: -98.98087246153727 },
  { x: 60.25276037684641, y: -99.23120322111602 },
  { x: 58.98348805675842, y: -99.46857679498046 },
  { x: 57.71155633709393, y: -99.69266075818352 },
  { x: 56.43773348884172, y: -99.9034551107252 },
  { x: 55.16284688075893, y: -100.100878593174 },
  { x: 53.8855372641731, y: -100.28513066049813 },
  { x: 52.60583418796845, y: -100.45614482770823 },
  { x: 51.32391494545005, y: -100.61382506093067 },
  { x: 50.04178886074237, y: -100.75769119079747 },
  { x: 48.75729886530004, y: -100.88798699560313 },
  { x: 47.471656463374565, y: -101.00444653539006 },
  { x: 46.184802557197585, y: -101.10689251685311 },
  { x: 44.897594064410406, y: -101.1948447706243 },
  { x: 43.60834669861458, y: -101.26832545836679 },
  { x: 42.32119730359577, y: -101.32454959774631 },
  { x: 41.03218632887341, y: -101.36139705632273 },
  { x: 39.7415206166368, y: -101.38027140609474 },
  { x: 38.4504707689058, y: -101.38259099350311 },
  { x: 37.15945047005899, y: -101.36920534896814 },
  { x: 35.86973032211624, y: -101.34126687897295 },
  { x: 34.57950784314237, y: -101.29949214395899 },
  { x: 33.28987634185217, y: -101.24456815548352 },
  { x: 32.00039258498288, y: -101.17710066567231 },
  { x: 30.712356723438575, y: -101.09769542665109 },
  { x: 29.425591463914138, y: -101.00686954389307 },
  { x: 28.138855753273887, y: -100.90498499122951 },
  { x: 26.853124704695862, y: -100.79241851693372 },
  { x: 25.568324445969612, y: -100.66936957597397 },
  { x: 24.284528849305584, y: -100.53634049938134 },
  { x: 23.00096964371502, y: -100.39323525328226 },
  { x: 21.719212920059636, y: -100.24062265369724 },
  { x: 20.43860860288739, y: -100.07844360285793 },
  { x: 19.15933398550339, y: -99.90697881516404 },
  { x: 17.881359519023448, y: -99.72616919284722 },
  { x: 16.604995466731488, y: -99.5363693225177 },
  { x: 15.32957697873339, y: -99.33718768146001 },
  { x: 14.055828002691642, y: -99.12909705182109 },
  { x: 12.78336440311186, y: -98.91175762143284 },
  { x: 11.512614638814703, y: -98.68537623248454 },
  { x: 10.244110589715465, y: -98.44989378720783 },
  { x: 8.97674417265728, y: -98.20505173286608 },
  { x: 7.711608696354925, y: -97.95088700556457 },
  { x: 6.445586753527075, y: -97.68664610875658 },
  { x: 5.183420940085128, y: -97.41300866677835 },
  { x: 3.9245793761137873, y: -97.12982693520895 },
  { x: 2.6669197675097736, y: -96.83611102642827 },
  { x: 1.4122445962082593, y: -96.53209733150973 },
  { x: 0.16053908776715398, y: -96.21743126384318 },
  { x: -1.0884331488870085, y: -95.89157355629224 },
  { x: -2.3340811360705644, y: -95.55416223502569 },
  { x: -3.5768776559304447, y: -95.20446596515997 },
  { x: -4.815847595288604, y: -94.84211538564283 },
  { x: -6.051448961849883, y: -94.46620925550666 },
  { x: -7.283356717888266, y: -94.07583155934178 },
  { x: -8.508763719406351, y: -93.67031744725405 },
  { x: -9.727847259709238, y: -93.24481351501645 },
  { x: -10.939809518923983, y: -92.80032442469111 },
  { x: -12.144443654861302, y: -92.33880778985527 },
  { x: -13.343995382719113, y: -91.86102449427656 },
  { x: -14.536913386077805, y: -91.36883611765857 },
  { x: -15.724394394746795, y: -90.86308480320052 },
  { x: -16.90671912312582, y: -90.34473827685937 },
  { x: -18.083592082373052, y: -89.81482336236053 },
  { x: -19.255796317919344, y: -89.27384977795612 },
  { x: -20.423169310901688, y: -88.72267444128748 },
  { x: -21.585770159088447, y: -88.16185878115408 },
  { x: -22.743982997974005, y: -87.59181648193449 },
  { x: -23.897335045411438, y: -87.01344878459629 },
  { x: -25.047333294494077, y: -86.42631245587673 },
  { x: -26.192707143202053, y: -85.83153035337477 },
  { x: -27.334180539197845, y: -85.22921328540612 },
  { x: -28.47247743014395, y: -84.6191913458867 },
  { x: -29.60586920631565, y: -84.00258739241548 },
  { x: -30.736143575206025, y: -83.3788104473088 },
  { x: -31.86146850599572, y: -82.74904246593398 },
  { x: -32.98404539055638, y: -82.1121679779131 },
  { x: -34.10439133436121, y: -81.46794320495165 },
  { x: -35.220127652233465, y: -80.81772739572207 },
  { x: -36.33200784071982, y: -80.16097389586699 },
  { x: -37.43871697447412, y: -79.4982071980806 },
  { x: -38.54204276098944, y: -78.82762482042779 },
  { x: -39.64061117715128, y: -78.1489682101719 },
  { x: -40.57541967717, y: -77.82304401763156 },
  { x: -40.82692500489503, y: -79.08886650549117 },
  { x: -41.12129098912775, y: -80.34467192161269 },
  { x: -41.47259767318144, y: -81.58528182404302 },
  { x: -41.80197908517122, y: -82.8326288720671 },
  { x: -42.18013093050532, y: -84.06638343336694 },
  { x: -42.6018526055675, y: -85.28709954952093 },
  { x: -43.06540072619095, y: -86.49217691872101 },
  { x: -43.571115104543786, y: -87.6797687357057 },
  { x: -44.11974923717268, y: -88.84771054470855 },
  { x: -44.71303173380233, y: -89.99363104777392 },
  { x: -45.353045790767666, y: -91.1146787775781 },
  { x: -46.04203712326661, y: -92.20684247309323 },
  { x: -46.78239919091798, y: -93.26582277167066 },
  { x: -47.57492981359474, y: -94.2841807417173 },
  { x: -48.42265775192566, y: -95.25756531003714 },
  { x: -49.32738548784591, y: -96.17895122941565 },
  { x: -50.28868456253483, y: -97.03968067678716 },
  { x: -51.3073380214233, y: -97.83249940108472 },
  { x: -52.37691898220144, y: -98.55414225060603 },
  { x: -53.491266502517085, y: -99.20664071113876 },
  { x: -54.64302291020863, y: -99.78878327843137 },
  { x: -55.827253541617466, y: -100.3016928100828 },
  { x: -57.038669146474824, y: -100.74692800973374 },
  { x: -58.27230551223792, y: -101.12623964877203 },
  { x: -59.52455767503641, y: -101.44202857403754 },
  { x: -60.78988521908596, y: -101.69608249302338 },
  { x: -62.06567306813635, y: -101.89082441423255 },
  { x: -63.34887768711671, y: -102.02790168795828 },
  { x: -64.63709084196611, y: -102.10865878843087 },
  { x: -65.92772700531854, y: -102.13301445621886 },
  { x: -67.21766876989268, y: -102.09892243109253 },
  { x: -68.50400557059646, y: -101.99618834800869 },
  { x: -68.49782985380217, y: -103.08179219123515 },
  { x: -68.4166738433931, y: -104.37002012052666 },
  { x: -68.44755242736451, y: -105.66016872729007 },
  { x: -68.59058380125313, y: -106.94242778197658 },
  { x: -68.84955022223443, y: -108.20615968628023 },
  { x: -69.22830781969428, y: -109.44024667252712 },
  { x: -69.7287920455467, y: -110.63013591525704 },
  { x: -70.34896402678304, y: -111.76078703242075 },
  { x: -71.08393342307097, y: -112.82064641030264 },
  { x: -71.92347632048316, y: -113.80028056762721 },
  { x: -72.84797225992195, y: -114.7021420617817 },
  { x: -73.84074089626596, y: -115.52616440777666 },
  { x: -74.8908343679253, y: -116.27566446786167 },
  { x: -75.98836857314073, y: -116.95414378481246 },
  { x: -77.1253062154144, y: -117.56556190910953 },
  { x: -78.2934622538276, y: -118.11261517643462 },
  { x: -79.48895101011023, y: -118.59904890785793 },
  { x: -80.70676394839323, y: -119.02610415651517 },
  { x: -81.94471445124708, y: -119.39336723802778 },
  { x: -83.20027608907408, y: -119.69175187050942 },
  { x: -83.40216884025558, y: -120.85649501279947 },
  { x: -83.56310683795921, y: -122.1364049311934 },
  { x: -83.79706012847946, y: -123.40636426283866 },
  { x: -84.09005208959766, y: -124.66307091992776 },
  { x: -84.43366128932163, y: -125.90608166919796 },
  { x: -84.82276099624559, y: -127.13668188711125 },
  { x: -85.25256429113188, y: -128.3528105389958 },
  { x: -85.72021970665678, y: -129.55639568954464 },
  { x: -86.22193021120279, y: -130.74495523248632 },
  { x: -86.75692753378115, y: -131.9192574388096 },
  { x: -87.34104987631403, y: -133.07000179721788 },
  { x: -87.97689754060954, y: -134.19411522375606 },
  { x: -88.65931424637772, y: -135.28915993547906 },
  { x: -89.38574401513674, y: -136.35650626189084 },
  { x: -90.15212387531139, y: -137.3946952268349 },
  { x: -90.95608991616703, y: -138.40441014825794 },
  { x: -91.79505661033764, y: -139.38506004847633 },
  { x: -92.66695553593038, y: -140.33637160031134 },
  { x: -93.57113661749325, y: -141.25815642962633 },
  { x: -94.50628492968008, y: -142.14829809759166 },
  { x: -95.47328693901636, y: -143.00295524926352 },
  { x: -96.10263384879157, y: -143.78002441829145 },
  { x: -94.9637312057197, y: -144.38686615915066 },
  { x: -93.82311472736522, y: -144.98988131950813 },
  { x: -92.6797502027817, y: -145.59066553910978 },
  { x: -91.5358390238408, y: -146.18845424057739 },
  { x: -90.39090840839557, y: -146.78372759327888 },
  { x: -89.2441309876889, y: -147.37707657489796 },
  { x: -88.09624548382536, y: -147.96820200298222 },
  { x: -86.94775422783606, y: -148.55678622702678 },
  { x: -85.79729797104858, y: -149.14360121163082 },
  { x: -84.64716675198711, y: -149.72757580974277 },
  { x: -83.49418406560197, y: -150.31028349944538 },
  { x: -82.3398569049865, y: -150.89096339697093 },
  { x: -81.18603207540214, y: -151.46850003194146 },
  { x: -80.03036044055632, y: -152.04418616804006 },
  { x: -78.8736693692062, y: -152.61757118478286 },
  { x: -77.71594408690966, y: -153.1886218396752 },
  { x: -76.55709594701416, y: -153.75730119661185 },
  { x: -75.39787844606639, y: -154.32318449038266 },
  { x: -74.23747898975127, y: -154.8865228865032 },
  { x: -73.07464175049104, y: -155.4479184434887 },
  { x: -71.91122830798923, y: -156.00638866094005 },
  { x: -70.74636697016247, y: -156.5622733510254 },
  { x: -69.58011683477909, y: -157.11542846293432 },
  { x: -68.41269951847046, y: -157.66565084808803 },
  { x: -67.2436126902055, y: -158.2130550084128 },
  { x: -66.07343255322576, y: -158.75726788924575 },
  { x: -64.9017010998264, y: -159.29823778003964 },
  { x: -63.72843310444951, y: -159.83592035746815 },
  { x: -62.55346604823209, y: -160.37024174932085 },
  { x: -61.377302262205255, y: -160.9008362881559 },
  { x: -60.19908482872769, y: -161.42776307174174 },
  { x: -59.01893194333613, y: -161.95082264511007 },
  { x: -57.8374936814826, y: -162.4695976302719 },
  { x: -56.653085756768654, y: -162.98433549913213 },
  { x: -55.467495876687394, y: -163.49425689987058 },
  { x: -54.27952731142938, y: -163.9993729133187 },
  { x: -53.08957897093109, y: -164.49924584662955 },
  { x: -51.89680871199332, y: -164.99390709549263 },
  { x: -50.7023541666571, y: -165.4824314104719 },
  { x: -49.505609582796694, y: -165.9646082557676 },
  { x: -48.30570326832868, y: -166.44025110404826 },
  { x: -47.101748756727574, y: -166.90915680673518 },
  { x: -45.89639067312777, y: -167.36969832839299 },
  { x: -44.686659354668855, y: -167.8219864773374 },
  { x: -43.47425386219137, y: -168.26484483861685 },
  { x: -42.25813998474888, y: -168.69749775402155 },
  { x: -41.03893824890926, y: -169.11848440058967 },
  { x: -39.8147279772006, y: -169.52708821787976 },
  { x: -38.58574556069635, y: -169.9216175322724 },
  { x: -37.351872803859784, y: -170.29966595651186 },
  { x: -36.11278466896489, y: -170.66209964226576 },
  { x: -34.86994382577873, y: -171.01016518308563 },
  { x: -33.623217304322495, y: -171.34518858514912 },
  { x: -32.373033563416826, y: -171.66835180382358 },
  { x: -31.120072227397934, y: -171.98039356121367 },
  { x: -29.864687882876023, y: -172.2822889704973 },
  { x: -28.608195455197244, y: -172.57442032036366 },
  { x: -27.349250470131263, y: -172.85787907272226 },
  { x: -26.087291498878596, y: -173.13318233304634 },
  { x: -24.824977941015735, y: -173.40047415214624 },
  { x: -23.561822239953653, y: -173.66032888645827 },
  { x: -22.295844620452076, y: -173.91356282390802 },
  { x: -21.028699820025263, y: -174.1602424494849 },
  { x: -19.758895620021967, y: -174.4010141450304 },
  { x: -18.48895845003985, y: -174.63559719614477 },
  { x: -17.219213347804917, y: -174.86433695541197 },
  { x: -15.947178207045793, y: -175.08804047673118 },
  { x: -14.673828140940516, y: -175.30652307957624 },
  { x: -13.40083266144544, y: -175.51998975933122 },
  { x: -12.127320076477156, y: -175.72856609875393 },
  { x: -10.852684633909911, y: -175.93278582456486 },
  { x: -9.57697065706998, y: -176.13252150720095 },
  { x: -8.301020289156586, y: -176.328011384541 },
  { x: -7.024538041327893, y: -176.51945675835853 },
  { x: -5.747139778089523, y: -176.70689641156392 },
  { x: -4.469416477125138, y: -176.89043007164136 },
  { x: -3.191087424034998, y: -177.07026458078013 },
  { x: -1.9131277319971471, y: -177.24635376884865 },
  { x: -0.6335133024450391, y: -177.41905960967824 },
  { x: 0.6459829315703361, y: -177.58821958440583 },
  { x: 1.9263360832270233, y: -177.75403499480493 },
  { x: 3.2067631070941682, y: -177.9164430494967 },
  { x: 4.487648138666152, y: -178.07557671845987 },
  { x: 5.769153696805984, y: -178.23152095473654 },
  { x: 7.0517230147764085, y: -178.3843607113687 },
  { x: 8.333730903947353, y: -178.53393900990918 },
  { x: 9.616492289664968, y: -178.680425756442 },
  { x: 10.899371870919316, y: -178.82376000639348 },
  { x: 12.18220712884739, y: -178.96391405768478 },
  { x: 13.466549379868804, y: -179.1010245739052 },
  { x: 14.74997561548054, y: -179.23478129177084 },
  { x: 16.03380076102875, y: -179.36523776863427 },
  { x: 17.31789184653461, y: -179.49223333243773 },
  { x: 18.603268308502436, y: -179.61564240042347 },
  { x: 19.888186762765425, y: -179.73491647142885 },
  { x: 21.173504126964882, y: -179.84896685375222 },
  { x: 22.459190852216633, y: -179.95616466515295 },
  { x: 23.747802917002513, y: -180.03847585225304 },
  { x: 25.036488853998854, y: -180.10149992860522 },
  { x: 26.325824866447224, y: -180.14893050473236 },
  { x: 27.61548591662161, y: -180.1824250883566 },
  { x: 28.905353808985275, y: -180.20309822645328 },
  { x: 30.196255912295356, y: -180.2117819047926 },
  { x: 31.487187564489616, y: -180.20910311376085 },
  { x: 32.77735094569511, y: -180.19559188646812 },
  { x: 34.06730748471133, y: -180.17150954585884 },
  { x: 35.35809139248468, y: -180.13715896799587 },
  { x: 36.647811540427426, y: -180.09294183302367 },
  { x: 37.937649883906914, y: -180.03884613670797 },
  { x: 39.22674950528182, y: -179.97529110384315 },
  { x: 40.51549454004653, y: -179.9022536493634 },
  { x: 41.803766792664305, y: -179.81995631330273 },
  { x: 43.091448067598414, y: -179.72857269535578 },
  { x: 44.37782919162847, y: -179.62806031900143 },
  { x: 45.66447625561617, y: -179.51862233281858 },
  { x: 46.949823168699815, y: -179.40033076221232 },
  { x: 48.234106321952865, y: -179.27320222843 },
  { x: 49.517591655332964, y: -179.13741956519254 },
  { x: 50.799688191156456, y: -178.99299015972102 },
  { x: 52.081784726979954, y: -178.83974779954184 },
  { x: 53.36210832975245, y: -178.67808400737047 },
  { x: 54.64163411265202, y: -178.5078990557228 },
  { x: 55.91977109799496, y: -178.32908767669883 },
  { x: 57.19699206792824, y: -178.14182901040905 },
  { x: 58.47338566910438, y: -177.94612490365867 },
  { x: 59.747888141692805, y: -177.7420178329687 },
  { x: 61.02085407230369, y: -177.5295096451444 },
  { x: 62.292165265400335, y: -177.3087333101646 },
  { x: 63.56229450312964, y: -177.07960941540307 },
  { x: 64.83106449218653, y: -176.84196436116517 },
  { x: 66.09815019484498, y: -176.59605485338233 },
  { x: 67.36328567114732, y: -176.34194922384918 },
  { x: 68.62771197422929, y: -176.07933166886602 },
  { x: 69.88971526880823, y: -175.80846074116943 },
  { x: 71.14991608145199, y: -175.5293659896436 },
  { x: 72.40804847220294, y: -175.24210466525167 },
  { x: 73.66467386986054, y: -174.94637389193073 },
  { x: 74.91988092107735, y: -174.6422309206439 },
  { x: 76.171837595034, y: -174.33018916325386 },
  { x: 77.4225236669708, y: -174.00970750581902 },
  { x: 78.67087537705713, y: -173.6808875226287 },
  { x: 79.91724731190317, y: -173.3438234007513 },
  { x: 81.16066435833089, y: -172.99877553972868 },
  { x: 82.40230847170763, y: -172.64521021284023 },
  { x: 83.64150002769716, y: -172.28344507059094 },
  { x: 84.87853451514133, y: -171.91341916840724 },
  { x: 86.11258456528299, y: -171.53526178265736 },
  { x: 87.34412296026908, y: -171.14879377323095 },
  { x: 88.57306105344705, y: -170.7541795057963 },
  { x: 89.79960568700619, y: -170.3512564614904 },
  { x: 91.02399325201995, y: -169.9397882492398 },
  { x: 92.24459855985828, y: -169.5205154379543 },
  { x: 93.46162845271043, y: -169.09331798529192 },
  { x: 94.67670811920651, y: -168.6574516287323 },
  { x: 95.8890988372419, y: -168.2133503675119 },
  { x: 97.09794368917531, y: -167.76126536714625 },
  { x: 98.30347906608021, y: -167.30092699406717 },
  { x: 99.50605955456682, y: -166.83242204812203 },
  { x: 100.70586244794019, y: -166.35555292114773 },
  { x: 101.90226721963249, y: -165.87047289798105 },
  { x: 103.09477153861262, y: -165.37753287162167 },
  { x: 104.28387773591167, y: -164.87638933629088 },
  { x: 105.46964490929805, y: -164.36700535588355 },
  { x: 106.65245719426609, y: -163.8493273730471 },
  { x: 107.8314872220587, y: -163.32347173651291 },
  { x: 109.00679409044423, y: -162.78957510987036 },
  { x: 110.17793456615992, y: -162.24784064169822 },
  { x: 111.34617925122566, y: -161.69744835046043 },
  { x: 112.50993250589556, y: -161.13940289821923 },
  { x: 113.6702876388844, y: -160.57299880536468 },
  { x: 114.82656502585597, y: -159.99856480323336 },
  { x: 115.97923744895719, y: -159.41600116434117 },
  { x: 117.12800941934623, y: -158.82512690177242 },
  { x: 118.27149213946649, y: -158.22695775842098 },
  { x: 119.41178358009495, y: -157.62025637476165 },
  { x: 120.54651983049698, y: -157.00622317421437 },
  { x: 121.679158110122, y: -156.38318495121226 },
  { x: 122.80550247741603, y: -155.75308823850088 },
  { x: 123.92741451208256, y: -155.11520539480725 },
  { x: 125.0447760185849, y: -154.4694477734788 },
  { x: 126.1579415835332, y: -153.81564916204204 },
  { x: 127.26649752254895, y: -153.15411982378083 },
  { x: 128.3697937601801, y: -152.48499642228455 },
  { x: 129.46889405625723, y: -151.80794283899561 },
  { x: 130.5630005909074, y: -151.12319915859803 },
  { x: 131.65226110855153, y: -150.430809704418 },
  { x: 132.73652786476873, y: -149.73085942949763 },
  { x: 133.81615544616915, y: -149.02299005361618 },
  { x: 134.89055287506915, y: -148.30782579695202 },
  { x: 135.9599565425422, y: -147.58486063486347 },
  { x: 137.02439599747248, y: -146.8544528475713 },
  { x: 138.08336890882885, y: -146.116683694507 },
  { x: 139.1373776076425, y: -145.37131309098658 },
  { x: 140.1862743494924, y: -144.61853679836773 },
  { x: 141.229468156695, y: -143.85849148023985 },
  { x: 142.26746136028135, y: -143.09121037909762 },
  { x: 143.29981072698868, y: -142.316693494941 },
  { x: 144.32719588115327, y: -141.53464903253877 },
  { x: 145.34864170959702, y: -140.7457787778902 },
  { x: 146.36450279893018, y: -139.9497281443851 },
  { x: 147.37519283353126, y: -139.14640479176043 },
  { x: 148.37967760245388, y: -138.33615591940534 },
  { x: 149.3785776322659, y: -137.51680229711133 },
  { x: 150.36949946334846, y: -136.68994325823476 },
  { x: 151.35353640441633, y: -135.854500268503 },
  { x: 152.33057025993278, y: -135.01038468126347 },
  { x: 153.30027599217183, y: -134.15802495533686 },
  { x: 154.26250585671252, y: -133.29742478433363 },
  { x: 155.21693481582886, y: -132.4287097510116 },
  { x: 156.16379926059432, y: -131.55164715790787 },
  { x: 157.1033946798507, y: -130.66602277561202 },
  { x: 158.03445047157817, y: -129.77297423616517 },
  { x: 158.95791220007055, y: -128.87131219697892 },
  { x: 159.87339572983345, y: -127.9615537635265 },
  { x: 160.78081241421438, y: -127.04373587191309 },
  { x: 161.6803395465184, y: -126.11760735662318 },
  { x: 162.57135660017767, y: -125.18371487201415 },
  { x: 163.45371583077124, y: -124.24210274141225 },
  { x: 164.32777182490938, y: -123.29247547597568 },
  { x: 165.19367232701293, y: -122.33463362073618 },
  { x: 166.050619517209, y: -121.36944148055613 },
  { x: 166.89884978657102, y: -120.39653708160425 },
  { x: 167.73812674402558, y: -119.41604600663837 },
  { x: 168.5688049761828, y: -118.42765060515347 },
  { x: 169.39050034754837, y: -117.43188275706488 },
  { x: 170.2030946625855, y: -116.42872768793049 },
  { x: 171.00667656794676, y: -115.41812629998195 },
  { x: 171.8009505747903, y: -114.40028543540853 },
  { x: 172.58633036749475, y: -113.37471753762122 },
  { x: 173.36157489292432, y: -112.34307734413427 },
  { x: 174.1276001664888, y: -111.30421983568557 },
  { x: 174.88416979711465, y: -110.25841095223278 },
  { x: 175.63169746918044, y: -109.20506710331328 },
  { x: 176.36888303178213, y: -108.14592428587284 },
  { x: 177.09658340256104, y: -107.07979315732307 },
  { x: 177.81417805494928, y: -106.00770792861042 },
  { x: 178.52240571105145, y: -104.92854574213585 },
  { x: 179.22100043090992, y: -103.84274244394116 },
  { x: 179.90878025915734, y: -102.75215961372982 },
  { x: 180.5874294821922, y: -101.65406397971493 },
  { x: 181.25561840022615, y: -100.55056828711554 },
  { x: 181.9143812242057, y: -99.44016554283834 },
  { x: 182.5635997585941, y: -98.3229961040832 },
  { x: 183.20250573240259, y: -97.2004118323015 },
  { x: 183.83118779228366, y: -96.07227237029336 },
  { x: 184.44970503600575, y: -94.93845952252205 },
  { x: 185.05752558365353, y: -93.80001488715503 },
  { x: 185.6551813151423, y: -92.65612586987726 },
  { x: 186.24267223047204, y: -91.50684418123608 },
  { x: 186.8199983296428, y: -90.3522289189998 },
  { x: 187.3872187104229, y: -89.19209540264235 },
  { x: 187.94374239512868, y: -88.02757387698367 },
  { x: 188.48977622594944, y: -86.85862740591857 },
  { x: 189.0258520828005, y: -85.68413313184809 },
  { x: 189.5516153790716, y: -84.50488887464516 },
  { x: 190.06671152815258, y: -83.32170722862482 },
  { x: 190.57182015437968, y: -82.13288913294654 },
  { x: 191.06605479122737, y: -80.94100534053426 },
  { x: 191.55018370968438, y: -79.74418688446339 },
  { x: 192.02391142090895, y: -78.54323158460687 },
  { x: 192.48694243605917, y: -77.3386048358906 },
  { x: 192.93960179286114, y: -76.12997421336752 },
  { x: 193.3818894913148, y: -74.91735449147968 },
  { x: 193.8139828247253, y: -73.70059053858519 },
  { x: 194.23534991317726, y: -72.48045062567274 },
  { x: 194.6462566966284, y: -71.2569864632897 },
  { x: 195.04691001726798, y: -70.02959968653134 },
  { x: 195.43710303290672, y: -68.7988591114182 },
  { x: 195.81662890135533, y: -67.56519319677092 },
  { x: 196.1857240136873, y: -66.32845419816859 },
  { x: 196.54441791878676, y: -65.0886716644954 },
  { x: 196.89274016553796, y: -63.84532849027812 },
  { x: 197.23051346063576, y: -62.59925204427391 },
  { x: 197.55773780408018, y: -61.35076736420877 },
  { x: 197.87462003806044, y: -60.09932779572531 },
  { x: 198.1806873804297, y: -58.84592322644368 },
  { x: 198.4765308088716, y: -57.58923873101771 },
  { x: 198.76179573677592, y: -56.330500588141014 },
  { x: 199.0365117130268, y: -55.06916214345619 },
  { x: 199.300619639856, y: -53.80575527687855 },
  { x: 199.5542672616843, y: -52.53982198070325 },
  { x: 199.79730683409088, y: -51.27211575147696 },
  { x: 200.0295610637706, y: -50.00248884477876 },
  { x: 200.2512072440285, y: -48.730956035050745 },
  { x: 200.46227492374888, y: -47.457207059009 },
  { x: 200.6624095163215, y: -46.18221702983156 },
  { x: 200.85172921728307, y: -44.90557226313985 },
  { x: 201.03023402663356, y: -43.62715456339717 },
  { x: 201.19777619995216, y: -42.34773220159225 },
  { x: 201.3542670905862, y: -41.06588683128431 },
  { x: 201.49949985634646, y: -39.78362777659781 },
  { x: 201.63350404611714, y: -38.49989127770215 },
  { x: 201.7561023665931, y: -37.21520921451263 },
  { x: 201.86717662223765, y: -35.928828090482575 },
  { x: 201.96640177532473, y: -34.64194463542141 },
  { x: 202.05363008143343, y: -33.35395309720337 },
  { x: 202.1284774050694, y: -32.065178513554486 },
  { x: 202.19064825739076, y: -30.775547012264283 },
  { x: 202.23966985625063, y: -29.485531375479695 },
  { x: 202.27498077284955, y: -28.195161152084918 },
  { x: 202.29596048061958, y: -26.904746605363858 },
  { x: 202.3014270241935, y: -25.614228637548162 },
  { x: 202.2899620571304, y: -24.32310491760671 },
  { x: 202.25875843543298, y: -23.03282334086448 },
  { x: 202.20181773561202, y: -21.743044095153362 },
  { x: 201.17948544064276, y: -21.599170578065515 },
  { x: 199.89972326666975, y: -21.768530007761346 },
  { x: 198.6203452281911, y: -21.93783033968881 },
  { x: 197.3412331296701, y: -22.107101122732086 },
  { x: 196.06123456462362, y: -22.2764901013121 },
  { x: 194.78203381945008, y: -22.44576088435538 },
  { x: 193.5012669834148, y: -22.615253284030036 },
  { x: 193.61313905893226, y: -23.805364143391326 },
  { x: 193.67811705525108, y: -25.094596734745053 },
  { x: 193.66354945534877, y: -26.385380642518403 },
  { x: 193.59543927730658, y: -27.673726767346636 },
  { x: 193.48717216565944, y: -28.959989695839955 },
  { x: 193.3469922590945, y: -30.24257378825247 },
  { x: 193.1803661011856, y: -31.52276442104615 },
  { x: 192.99119414464496, y: -32.79971945102177 },
  { x: 192.78269721784852, y: -34.07352752483189 },
  { x: 192.55709148711003, y: -35.34455800352879 },
  { x: 192.31641582543813, y: -36.61260404492318 },
  { x: 192.06188173708432, y: -37.878537341098486 },
  { x: 191.79526215509958, y: -39.14102819226645 },
  { x: 191.51833001253493, y: -40.40115513269976 },
  { x: 191.2501147908043, y: -41.663542562773074 },
  { x: 190.99575799575558, y: -42.929017851243536 },
  { x: 190.75135917467662, y: -44.196990020427485 },
  { x: 190.5131065215077, y: -45.46542019731626 },
  { x: 190.27683364357912, y: -46.73430838190988 },
  { x: 190.03872873483112, y: -48.002827205451204 },
  { x: 189.79518683139347, y: -49.27094711905605 },
  { x: 189.5432234959636, y: -50.53701338521019 },
  { x: 189.2800315845441, y: -51.800627093977106 },
  { x: 189.00333583305292, y: -53.06150753095709 },
  { x: 188.71136330843902, y: -54.319004620698095 },
  { x: 188.40302070198769, y: -55.57202505448535 },
  { x: 188.07715560721567, y: -56.820687027855584 },
  { x: 187.73314749755522, y: -58.06479847306162 },
  { x: 187.3708781774696, y: -59.30394570572488 },
  { x: 186.99028854919038, y: -60.53770026702471 },
  { x: 186.59182184598035, y: -61.765367758182805 },
  { x: 186.1756849100288, y: -62.98705160029381 },
  { x: 185.74243917013519, y: -64.20261882337891 },
  { x: 185.29223237072043, y: -65.41316273615286 },
  { x: 184.8261873693835, y: -66.61662969116495 },
  { x: 184.3448064971555, y: -67.8141720948983 },
  { x: 183.84879892725684, y: -69.00536148853227 },
  { x: 183.33846014852932, y: -70.1913650529921 },
  { x: 182.8146175297301, y: -71.37131109619439 },
  { x: 182.27818708626887, y: -72.54510358426552 },
  { x: 181.7293461114507, y: -73.71380627703611 },
  { x: 181.16906971845364, y: -74.87656964408588 },
  { x: 180.59765339611954, y: -76.03419889250881 },
  { x: 180.01586541543713, y: -77.18623601460008 },
  { x: 179.42406036301665, y: -78.33333847303278 },
  { x: 178.8227405698892, y: -79.47538807227015 },
  { x: 178.21220152489656, y: -80.61273201170134 },
  { x: 177.59318195014336, y: -81.74538506576847 },
  { x: 176.96603643223978, y: -82.8730221967455 },
  { x: 176.33094226449091, y: -83.99658158170524 },
  { x: 175.68819493573866, y: -85.11613709285818 },
  { x: 175.03811948370895, y: -86.23162963243593 },
  { x: 174.38118869054875, y: -87.34317000875417 },
  { x: 173.71790488728917, y: -88.45055876684468 },
  { x: 173.04841581835112, y: -89.55395103834942 },
  { x: 172.37281013038717, y: -90.65390825206786 },
  { x: 171.6915606055442, y: -91.75015708082132 },
  { x: 171.00472634159067, y: -92.84300778789371 },
  { x: 170.3126028273683, y: -93.9325490199376 },
  { x: 169.6154560028348, y: -95.01876600251087 },
  { x: 168.91313812356927, y: -96.1019763861185 },
  { x: 168.20671294940226, y: -97.18143406143487 },
  { x: 167.4956486004185, y: -98.25815107774325 },
  { x: 166.7800928210389, y: -99.33193536729645 },
  { x: 166.05966147576908, y: -100.4041461787669 },
  { x: 165.33565471551304, y: -101.47264121805131 },
  { x: 164.60674284048267, y: -102.540212854705 },
  { x: 163.8753193102967, y: -103.60307144433149 },
  { x: 163.13845878542102, y: -104.66257623560317 },
  { x: 162.39190622653328, y: -105.71557288513351 },
  { x: 161.63560253586508, y: -106.76177329130172 },
  { x: 160.87007959333172, y: -107.80046828088742 },
  { x: 160.09394860137664, y: -108.8333716891732 },
  { x: 159.3087461019773, y: -109.85828951150849 },
  { x: 158.51429480182864, y: -110.87548030062987 },
  { x: 157.71029921208878, y: -111.88512873706351 },
  { x: 156.89690707717872, y: -112.88712401249371 },
  { x: 156.0737638104882, y: -113.88187242407798 },
  { x: 155.24163768300602, y: -114.86833237364888 },
  { x: 154.40029230365866, y: -115.84680673726926 },
  { x: 153.5494912813727, y: -116.81755406767576 },
  { x: 152.68929371391647, y: -117.78036013545803 },
  { x: 151.820024639016, y: -118.7349072901111 },
  { x: 150.9418908988606, y: -119.68092959167734 },
  { x: 150.0548038467977, y: -120.61853046125135 },
  { x: 149.1584088962171, y: -121.54796845156977 },
  { x: 148.2534447692234, y: -122.46852700219117 },
  { x: 147.33946823255383, y: -123.38061241027303 },
  { x: 146.4173362038497, y: -124.28348595371078 },
  { x: 145.4863099610064, y: -125.17780509517752 },
  { x: 144.5467440906342, y: -126.06320786084197 },
  { x: 143.59911137488, y: -126.93934705131501 },
  { x: 142.64308677601778, y: -127.80645905767008 },
  { x: 141.67890668512098, y: -128.66442568437046 },
  { x: 140.70621651557946, y: -129.51350548415277 },
  { x: 139.72551859842426, y: -130.3533143215226 },
  { x: 138.7372561669182, y: -131.1835197715329 },
  { x: 137.74101553668268, y: -132.00450596967804 },
  { x: 136.73691490325442, y: -132.8160734609898 },
  { x: 135.72589983092732, y: -133.6176423486161 },
  { x: 134.70687701098657, y: -134.41010279269292 },
  { x: 133.68067381218933, y: -135.19288597719978 },
  { x: 132.6473788811881, y: -135.9659291107577 },
  { x: 131.60625349587835, y: -136.7298601071557 },
  { x: 130.5583023183223, y: -137.48398087400486 },
  { x: 129.5035548974041, y: -138.22834312185253 },
  { x: 128.44224762419722, y: -138.96282865516199 },
  { x: 127.37367132548131, y: -139.68786223914336 },
  { x: 126.29900795662365, y: -140.4028455088919 },
  { x: 125.21796202878244, y: -141.10803332353373 },
  { x: 124.13065173749439, y: -141.80345523195302 },
  { x: 123.03672249614931, y: -142.48937717410743 },
  { x: 121.93711986904106, y: -143.1652561892501 },
  { x: 120.83169611174874, y: -143.8311550687599 },
  { x: 119.72021483319887, y: -144.48746164174173 },
  { x: 118.60311926665418, y: -145.13395059795369 },
  { x: 117.48008437438867, y: -145.77091373262712 },
  { x: 116.35196707404367, y: -146.39782285945722 },
  { x: 115.21841277900896, y: -147.0149993225595 },
  { x: 114.07971697812638, y: -147.6224689772076 },
  { x: 112.93522959594391, y: -148.22064920139061 },
  { x: 111.78645762555486, y: -148.8086276733094 },
  { x: 110.63221911159195, y: -149.38727608504732 },
  { x: 109.47387330272757, y: -149.95605886307862 },
  { x: 108.31014959694186, y: -150.51551527453958 },
  { x: 107.14255498732813, y: -151.06506172896763 },
  { x: 105.97026210512928, y: -151.60532983376217 },
  { x: 104.7943642590601, y: -152.13566581986063 },
  { x: 103.61341355379558, y: -152.6569561537885 },
  { x: 102.42865104247146, y: -153.16880931283038 },
  { x: 101.2393380029831, y: -153.67139150945982 },
  { x: 100.04671548846623, y: -154.16453283759273 },
  { x: 98.85016297235302, y: -154.64835887998686 },
  { x: 97.64932586803324, y: -155.12329070824188 },
  { x: 96.44642034182063, y: -155.5884123069481 },
  { x: 95.23893473855964, y: -156.04486500175707 },
  { x: 94.0284056002278, y: -156.492113219143 },
  { x: 92.8138873625312, y: -156.9306186604212 },
  { x: 91.59735980071017, y: -157.35972386291863 },
  { x: 90.37743411720804, y: -157.78009737014 },
  { x: 89.15411031202487, y: -158.19170593959043 },
  { x: 87.92786116730757, y: -158.59465299236476 },
  { x: 86.69862758528775, y: -158.9887649287683 },
  { x: 85.46720738583839, y: -159.37417102516935 },
  { x: 84.23283229797073, y: -159.75103010682045 },
  { x: 82.99630014155768, y: -160.1192202845743 },
  { x: 81.75619257015846, y: -160.47934731055668 },
  { x: 80.51434161459245, y: -160.83076480292604 },
  { x: 79.269358477303, y: -161.1740969818608 },
  { x: 78.02248421142585, y: -161.509118537119 },
  { x: 76.77321648592986, y: -161.8358996473007 },
  { x: 75.52229402291961, y: -162.15439968269 },
  { x: 74.26933268690073, y: -162.4648882768552 },
  { x: 73.01439157564155, y: -162.76739867229088 },
  { x: 71.75791392240487, y: -163.06178681818676 },
  { x: 70.49892461401261, y: -163.34845162447922 },
  { x: 69.23819192145355, y: -163.62733768701048 },
  { x: 67.97639546906389, y: -163.89836374634905 },
  { x: 66.71258969254978, y: -164.1618105168946 },
  { x: 65.44677459191121, y: -164.41768907947875 },
  { x: 64.18013212251552, y: -164.66584430245953 },
  { x: 62.911716720068824, y: -164.90660122356294 },
  { x: 61.64250349774919, y: -165.13985088127853 },
  { x: 60.37122185353674, y: -165.36589799847454 },
  { x: 59.09896509614624, y: -165.58460960517206 },
  { x: 57.825703676693514, y: -165.7960798884394 },
  { x: 56.55123075298928, y: -166.00041226937128 },
  { x: 55.275634971686074, y: -166.19766030532023 },
  { x: 53.998532197289535, y: -166.38796250668088 },
  { x: 52.72083844520934, y: -166.57124130763225 },
  { x: 51.44234687325619, y: -166.74761121010053 },
  { x: 50.16273244370409, y: -166.91719040962246 },
  { x: 48.88137462998517, y: -167.0801155697874 },
  { x: 47.60054869618155, y: -167.23617615479557 },
  { x: 46.31851125812642, y: -167.38566580668348 },
  { x: 45.0357646468509, y: -167.52859006586692 },
  { x: 43.75222021570243, y: -167.66503019177745 },
  { x: 42.467523378070815, y: -167.79508591189915 },
  { x: 41.182590149365744, y: -167.91873321776362 },
  { x: 39.896859100787715, y: -168.03603120713925 },
  { x: 38.61106895444132, y: -168.14699650127332 },
  { x: 37.324392341569435, y: -168.25068907628784 },
  { x: 36.037006555477156, y: -168.3411677596567 },
  { x: 34.74885249839611, y: -168.4180650371329 },
  { x: 33.45966423036866, y: -168.48164684867402 },
  { x: 32.16864393152185, y: -168.53216990021147 },
  { x: 30.878657843621447, y: -168.5697727021398 },
  { x: 29.588464913531766, y: -168.59475443691142 },
  { x: 28.297917396831885, y: -168.60735703601551 },
  { x: 27.006838000216707, y: -168.6078095033046 },
  { x: 25.71603931800127, y: -168.59632052777312 },
  { x: 24.425565673511848, y: -168.5730360070368 },
  { x: 23.135210224559156, y: -168.53827728521108 },
  { x: 21.845150264448296, y: -168.49227521295367 },
  { x: 20.55504598101117, y: -168.43524032606436 },
  { x: 19.26703966835104, y: -168.36726865841675 },
  { x: 17.978486701333523, y: -168.28864277121588 },
  { x: 16.690613358652218, y: -168.19963045122458 },
  { x: 15.403301444770396, y: -168.10016890706407 },
  { x: 14.11782156170793, y: -167.99086204405472 },
  { x: 12.832770137466117, y: -167.87149378598104 },
  { x: 11.548531307539344, y: -167.7425221405478 },
  { x: 10.26513462081179, y: -167.60387508234987 },
  { x: 8.982668723936007, y: -167.456003231871 },
  { x: 7.701975760111213, y: -167.2988327169007 },
  { x: 6.421002081886678, y: -167.13255929879676 },
  { x: 5.142569607701898, y: -166.957605895964 },
  { x: 3.8650826978109776, y: -166.77380629592892 },
  { x: 2.5886299988664683, y: -166.58149107683326 },
  { x: 1.3135956463627516, y: -166.38083753198222 },
  { x: 0.04018648248910904, y: -166.17184012095993 },
  { x: -1.2317156882911922, y: -165.95477586455561 },
  { x: -2.50302688138783, y: -165.72962075430095 },
  { x: -3.7735254801694302, y: -165.49652253461676 },
  { x: -5.042635281394421, y: -165.25569912852393 },
  { x: -6.309632337400317, y: -165.00738692709592 },
  { x: -7.575742926880717, y: -164.75142525827502 },
  { x: -8.839223665668815, y: -164.48836262322385 },
  { x: -10.100990569174291, y: -164.2181269965372 },
  { x: -11.361811908385901, y: -163.94065928044674 },
  { x: -12.621672908861562, y: -163.65605920243655 },
  { x: -13.879406389676033, y: -163.36469612355893 },
  { x: -15.13523396746069, y: -163.06662914158227 },
  { x: -16.389628424362467, y: -162.76185825650654 },
  { x: -17.64117141394056, y: -162.45083039520503 },
  { x: -18.892359816908463, y: -162.1329767416572 },
  { x: -20.141154760257525, y: -161.80891043520987 },
  { x: -21.388413161629064, y: -161.47853544198944 },
  { x: -22.634120246580988, y: -161.14195518309052 },
  { x: -23.876709924251585, y: -160.79969784481796 },
  { x: -25.120348587310687, y: -160.4506885865095 },
  { x: -26.36233251285553, y: -160.09571784081712 },
  { x: -27.60195252766572, y: -159.73497767548795 },
  { x: -28.840597429297862, y: -159.36828340999588 },
  { x: -30.07618402141705, y: -158.99632944311918 },
  { x: -31.310839823684468, y: -158.61853218439526 },
  { x: -32.54361927180626, y: -158.23509847601346 },
  { x: -33.775069020139796, y: -157.84611696462622 },
  { x: -35.00388891778104, y: -157.45207520682263 },
  { x: -36.231467762286584, y: -157.0523674504769 },
  { x: -37.456992959341406, y: -156.6475329627254 },
  { x: -38.681350975470984, y: -156.23736859498936 },
  { x: -39.90399515631795, y: -155.8218300239425 },
  { x: -41.12310824550502, y: -155.40189974998393 },
  { x: -42.34239862799719, y: -154.9762332988833 },
  { x: -43.55953194194399, y: -154.54562479690304 },
  { x: -44.774316119598225, y: -154.11040297537969 },
  { x: -45.98856841733716, y: -153.66963704446144 },
  { x: -47.19971808223686, y: -153.22461976783137 },
  { x: -48.40860725749656, y: -152.7748968313951 },
  { x: -49.61696455284096, y: -152.31995851690053 },
  { x: -50.82337162182927, y: -151.86034409148394 },
  { x: -52.02697154682018, y: -151.39638228648192 },
  { x: -53.228045042213424, y: -150.9281100379997 },
  { x: -54.42839458994418, y: -150.45470367089064 },
  { x: -55.62781334782317, y: -149.97643651233344 },
  { x: -56.824543157241486, y: -149.4938404422434 },
  { x: -58.020120560176665, y: -149.00652763151564 },
  { x: -59.213644315661114, y: -148.51466798623417 },
  { x: -60.40576449914686, y: -148.01820979585173 },
  { x: -61.59481159867756, y: -147.5176886338941 },
  { x: -62.782632419514655, y: -147.012502441846 },
  { x: -63.968532562879844, y: -146.50279896412846 },
  { x: -65.15301435980425, y: -145.98847847325726 },
  { x: -66.33501405045725, y: -145.4699177175058 },
  { x: -67.51581701130084, y: -144.94659959140085 },
  { x: -68.69295591050573, y: -144.41956938672035 },
  { x: -69.86935608760602, y: -143.88753064617086 },
  { x: -71.04305254180356, y: -143.35129965767786 },
  { x: -72.2139418520037, y: -142.81093921262024 },
  { x: -73.38354578574187, y: -142.2656477975146 },
  { x: -74.55187911746017, y: -141.71543649319244 },
  { x: -75.71793718509637, y: -141.1605527715588 },
  { x: -76.8807744243566, y: -140.6016097719605 },
  { x: -78.04058290298804, y: -140.03804237198756 },
  { x: -79.19929807290471, y: -139.46911184953535 },
  { x: -80.35471854223498, y: -138.8956234116979 },
  { x: -81.5084104018405, y: -138.31641357116047 },
  { x: -82.659191696354, y: -137.73197727173314 },
  { x: -83.80666351583899, y: -137.142081815953 },
  { x: -84.95131341688447, y: -136.54589983506287 },
  { x: -86.09275726399609, y: -135.9427590919476 },
  { x: -87.22968013182766, y: -135.3319504133868 },
  { x: -88.30571752379983, y: -134.69762451662672 },
  { x: -87.62383269794694, y: -133.6021550396936 },
  { x: -87.00831466596945, y: -132.4673744659653 },
  { x: -86.44180345840977, y: -131.30846722830142 },
  { x: -85.91686753089577, y: -130.129466749393 },
  { x: -85.43340346233286, y: -128.93353475984762 },
  { x: -85.02079761804119, y: -127.71003366135935 },
  { x: -84.66724521878957, y: -126.4681605441302 },
  { x: -84.35687851377166, y: -125.21519182089027 },
  { x: -84.08046347668022, y: -123.95473984273094 },
  { x: -83.8319130373735, y: -122.68825250497721 },
  { x: -83.60830185631737, y: -121.41660149971247 },
  { x: -83.40917192580699, y: -120.14158192165084 },
  { x: -82.59668103186452, y: -120.14599209261517 },
  { x: -81.4659634297114, y: -120.76836546572315 },
  { x: -80.32945424625836, y: -121.38084734985082 },
  { x: -79.18876389569341, y: -121.98483392977583 },
  { x: -78.04437993460559, y: -122.58131509311832 },
  { x: -76.89624326522649, y: -123.1711329830775 },
  { x: -75.74454595530331, y: -123.75470867125298 },
  { x: -74.59054383241384, y: -124.3318205410134 },
  { x: -73.43332088114842, y: -124.90324425056856 },
  { x: -72.27299529704378, y: -125.46906844657101 },
  { x: -71.10990689226799, y: -126.02933006512598 },
  { x: -69.94449890008383, y: -126.58407342955972 },
  { x: -68.77579620731323, y: -127.13392645366116 },
  { x: -67.60554219812303, y: -127.67797312202063 },
  { x: -66.43296860152445, y: -128.21681179954277 },
  { x: -65.25715940210782, y: -128.75101868946925 },
  { x: -64.07935565300882, y: -129.27984768247435 },
  { x: -62.899380060922354, y: -129.8036459779473 },
  { x: -61.71748379136398, y: -130.32235447811968 },
  { x: -60.53282470113449, y: -130.83613570185452 },
  { x: -59.34658474560119, y: -131.34482713028882 },
  { x: -58.157670616049316, y: -131.84868731615916 },
  { x: -56.96727904228829, y: -132.34732473675012 },
  { x: -55.77480427219234, y: -132.84109397867192 },
  { x: -54.57924164369926, y: -133.3301501735665 },
  { x: -53.383309654153884, y: -133.81372505044507 },
  { x: -52.18517627273686, y: -134.29229508506515 },
  { x: -50.98498924386911, y: -134.7659563113003 },
  { x: -49.782231462077426, y: -135.2349007968977 },
  { x: -48.57715409287736, y: -135.69886998912077 },
  { x: -47.371278903804345, y: -136.15752407580138 },
  { x: -46.16264089406021, y: -136.61130998381282 },
  { x: -44.95135825918168, y: -137.06037915118654 },
  { x: -43.73954374438785, y: -137.50388943472328 },
  { x: -42.525276672206815, y: -137.942398569612 },
  { x: -41.30869001261741, y: -138.3760616874947 },
  { x: -40.091187337618315, y: -138.8041252918247 },
  { x: -38.87101048860065, y: -139.22730963665396 },
  { x: -37.6497698797524, y: -139.6451234717829 },
  { x: -36.42641652568504, y: -140.05759634609575 },
  { x: -35.20207328399755, y: -140.46462114488733 },
  { x: -33.974922898312656, y: -140.8667075864098 },
  { x: -32.74727018159665, y: -141.2628916383167 },
  { x: -31.517386524124813, y: -141.65392679715464 },
  { x: -30.285774256928264, y: -142.03955451018706 },
  { x: -29.05179807899706, y: -142.41977847102453 },
  { x: -27.81731957003474, y: -142.79419607611996 },
  { x: -26.580713541411235, y: -143.1632579459572 },
  { x: -25.34143333876915, y: -143.52684219138902 },
  { x: -24.10215313612707, y: -143.8843393666791 },
  { x: -22.859519135130196, y: -144.23668026167917 },
  { x: -21.61650099863894, y: -144.5829119248744 },
  { x: -20.371458763581142, y: -144.92335570038026 },
  { x: -19.124687918798625, y: -145.25803374985986 },
  { x: -17.87587820100747, y: -145.58696454136586 },
  { x: -16.626418407764287, y: -145.90972330968808 },
  { x: -15.374875418186187, y: -146.22647996091058 },
  { x: -14.122711902040244, y: -146.53697224868628 },
  { x: -12.868154926275462, y: -146.8415769212885 },
  { x: -11.611647724154592, y: -147.1401240726331 },
  { x: -10.353884694455937, y: -147.43238839247832 },
  { x: -9.095338619326427, y: -147.7181852002979 },
  { x: -7.835241227777302, y: -147.99756251302873 },
  { x: -6.573031091009081, y: -148.2706717687022 },
  { x: -5.310200427673012, y: -148.53713621904495 },
  { x: -4.045611605728045, y: -148.79712207653057 },
  { x: -2.7794419184792787, y: -149.05053700089596 },
  { x: -1.5120607269790025, y: -149.2972258604991 },
  { x: -0.243541903437674, y: -149.5371221703507 },
  { x: 1.0262327476814388, y: -149.77018160712439 },
  { x: 2.2969677375365047, y: -149.99627489445191 },
  { x: 3.5690176527377218, y: -150.2154131131648 },
  { x: 4.8421904255379, y: -150.42748914855792 },
  { x: 6.117520266883448, y: -150.63259534089434 },
  { x: 7.393145597070827, y: -150.83036602273228 },
  { x: 8.669509649362787, y: -151.0208048876823 },
  { x: 9.948148965736852, y: -151.20406337377577 },
  { x: 11.2262859510798, y: -151.3796797796974 },
  { x: 12.506225418357923, y: -151.5479052709627 },
  { x: 13.786888833298534, y: -151.7085182309403 },
  { x: 15.068985369122029, y: -151.8615334340723 },
  { x: 16.351480814881995, y: -152.00669971484317 },
  { x: 17.634759306072816, y: -152.14397644353713 },
  { x: 18.918717421599847, y: -152.27333776488052 },
  { x: 20.203872266936305, y: -152.3947578235997 },
  { x: 21.49012042098753, y: -152.50815536026312 },
  { x: 22.776678838322685, y: -152.61332722629206 },
  { x: 24.063133834563196, y: -152.71008504754985 },
  { x: 25.351110598339137, y: -152.79860242373104 },
  { x: 26.63939762539901, y: -152.87871314236216 },
  { x: 27.927669878016783, y: -152.95021405486438 },
  { x: 29.21747867261208, y: -153.01309777401667 },
  { x: 30.506932880597187, y: -153.06731258927172 },
  { x: 31.796978066265954, y: -153.11269598176656 },
  { x: 33.087023251934724, y: -153.1491112879118 },
  { x: 34.37748212198205, y: -153.1766508479705 },
  { x: 35.66702497661971, y: -153.1949600753325 },
  { x: 36.95733610224612, y: -153.2041719399766 },
  { x: 38.24835640109293, y: -153.20411653581877 },
  { x: 39.53860842895097, y: -153.19464242482755 },
  { x: 40.830042412176354, y: -153.1757606878345 },
  { x: 42.12005804896094, y: -153.14723493376616 },
  { x: 43.41119654334448, y: -153.10910948594884 },
  { x: 44.70109398459233, y: -153.0611627277511 },
  { x: 45.99048909480907, y: -153.00343159527824 },
  { x: 47.279470520647244, y: -152.93573879522512 },
  { x: 48.5683042020645, y: -152.85795135761293 },
  { x: 49.85628096584044, y: -152.7701505418732 },
  { x: 51.142514345449584, y: -152.67202977833244 },
  { x: 52.42883637171127, y: -152.56362600309598 },
  { x: 53.71371050264798, y: -152.4448838120059 },
  { x: 54.99864373135306, y: -152.31543015039944 },
  { x: 56.28215861361735, y: -152.17548663490797 },
  { x: 57.564225600556654, y: -152.02493876360523 },
  { x: 58.84472649663426, y: -151.86350212848103 },
  { x: 60.12472506168075, y: -151.69113979343007 },
  { x: 61.40227106934003, y: -151.50800319648386 },
  { x: 62.678132790600884, y: -151.31388918906356 },
  { x: 63.95183744331635, y: -151.10862417147464 },
  { x: 65.22462608062216, y: -150.89203085041206 },
  { x: 66.49519855161421, y: -150.664238502244 },
  { x: 67.76311162302979, y: -150.42523604613896 },
  { x: 69.03134973217136, y: -150.17431800248707 },
  { x: 70.2953032531064, y: -149.91229696560333 },
  { x: 71.55763158541134, y: -149.63852286003578 },
  { x: 72.81632540496177, y: -149.35330225545772 },
  { x: 74.07298035150356, y: -149.0562436291538 },
  { x: 75.3263849207852, y: -148.74754274248173 },
  { x: 76.5770414438378, y: -148.4269779788101 },
  { x: 77.82397480748332, y: -148.09471555061248 },
  { x: 79.06765779386869, y: -147.7505744709732 },
  { x: 80.3077949141521, y: -147.39452888461864 },
  { x: 81.54595225919523, y: -147.02604691163347 },
  { x: 82.77932268500068, y: -146.6458488060697 },
  { x: 84.0092063424725, y: -146.2534987218856 },
  { x: 85.23592826933674, y: -145.8487787360603 },
  { x: 86.4582178635735, y: -145.43206190325662 },
  { x: 87.67459768097363, y: -145.0037840695163 },
  { x: 88.8877566699978, y: -144.56291841111397 },
  { x: 90.09713340184652, y: -144.10955726831267 },
  { x: 91.3002457702484, y: -143.64464989901677 },
  { x: 92.49993046808504, y: -143.1670291223011 },
  { x: 93.69317350916974, y: -142.6778399574277 },
  { x: 94.88198421762698, y: -142.1762439548079 },
  { x: 96.06662853341439, y: -141.66202319142081 },
  { x: 97.24491983910241, y: -141.1361121507288 },
  { x: 98.41883790993133, y: -140.59911658485754 },
  { x: 99.58779176821746, y: -140.05306059237364 },
  { x: 100.75169276730827, y: -139.498091917698 },
  { x: 101.9120774491813, y: -138.93303968629482 },
  { x: 103.06779340735339, y: -138.35870910525816 },
  { x: 104.21966801058166, y: -137.77442424386228 },
  { x: 105.36575103251003, y: -137.18104571335903 },
  { x: 106.50648570640124, y: -136.57848117348533 },
  { x: 107.64293579208591, y: -135.96585523854728 },
  { x: 108.77338745428138, y: -135.34408761756504 },
  { x: 109.89846121955551, y: -134.71289390252838 },
  { x: 111.01895490778125, y: -134.07156861382742 },
  { x: 112.13371611247547, y: -133.42069534192476 },
  { x: 113.24271528475396, y: -132.76035903986246 },
  { x: 114.34610016903765, y: -132.09034547823015 },
  { x: 115.44316159210615, y: -131.41082456311193 },
  { x: 116.53446098275892, y: -130.7215599034343 },
  { x: 117.61970285215415, y: -130.02272879250236 },
  { x: 118.69853261368164, y: -129.3143903280845 },
  { x: 119.77077297403626, y: -128.59652973573859 },
  { x: 120.83742859528027, y: -127.86843784224428 },
  { x: 121.89849947741367, y: -127.13008509871736 },
  { x: 122.95026246102935, y: -126.38404225808176 },
  { x: 123.99596792338751, y: -125.62793063516077 },
  { x: 125.03511353345698, y: -124.8619866210278 },
  { x: 126.06693102024904, y: -124.08666822338775 },
  { x: 127.0920704592157, y: -123.30158391952514 },
  { x: 128.10905440614783, y: -122.50775314594432 },
  { x: 129.11868068091832, y: -121.70455537607745 },
  { x: 130.12118567460067, y: -120.8917172827458 },
  { x: 131.11651028942651, y: -120.0692240915073 },
  { x: 132.10382715663872, y: -119.23767416726668 },
  { x: 133.08372725392096, y: -118.39648391956128 },
  { x: 134.05523546809516, y: -117.54657675102186 },
  { x: 135.01938601010775, y: -116.68694799958615 },
  { x: 135.9743763980236, y: -115.81921546666324 },
  { x: 136.9215067827467, y: -114.94213809911739 },
  { x: 137.8598315999832, y: -114.05666884846352 },
  { x: 138.7902668651428, y: -113.1618030526394 },
  { x: 139.71180791616328, y: -112.25850105038099 },
  { x: 140.624838888539, y: -111.34645257840437 },
  { x: 141.52927113561742, y: -110.42562808782533 },
  { x: 142.42528195070363, y: -109.49580596201253 },
  { x: 143.3129599804502, y: -108.55692710319758 },
  { x: 144.1903845473852, y: -107.61104515883122 },
  { x: 145.05900354683362, y: -106.65657926360964 },
  { x: 145.91863968549035, y: -105.69380274471156 },
  { x: 146.76920431670285, y: -104.722722989358 },
  { x: 147.61049059828184, y: -103.74365026083291 },
  { x: 148.4423803346906, y: -102.75671752911508 },
  { x: 149.2644893904347, y: -101.76236064024623 },
  { x: 150.07805881864988, y: -100.75916863500662 },
  { x: 150.88161117512695, y: -99.74893660811037 },
  { x: 151.6755305953603, y: -98.73116961574742 },
  { x: 152.4594329438556, y: -97.70636998894885 },
  { x: 153.23405694271736, y: -96.67364387396816 },
  { x: 153.99875251649357, y: -95.63390728621502 },
  { x: 154.75363786072097, y: -94.58704941737372 },
  { x: 155.49891981758884, y: -93.53284126359188 },
  { x: 156.23421425160282, y: -92.47185164088998 },
  { x: 156.95999394490977, y: -91.40341569937392 },
  { x: 157.67528378433175, y: -90.32903304491602 },
  { x: 158.38052700313142, y: -89.24809053816944 },
  { x: 159.07584179684554, y: -88.16048475803957 },
  { x: 159.76099177440068, y: -87.06654074225239 },
  { x: 160.43606558244934, y: -85.96619200581851 },
  { x: 161.10073818326552, y: -84.86014772195834 },
  { x: 161.75568920118548, y: -83.74735890528335 },
  { x: 162.40015036522038, y: -82.62911093225553 },
  { x: 163.03486039747483, y: -81.50425139639172 },
  { x: 163.65913967361263, y: -80.37405089971182 },
  { x: 164.27266315590776, y: -79.23898961158376 },
  { x: 164.8757854309704, y: -78.09863168596587 },
  { x: 165.46945206309445, y: -76.951337159786 },
  { x: 166.05233335249164, y: -75.79966201152597 },
  { x: 166.62493163019306, y: -74.64280842131284 },
  { x: 167.1871582495462, y: -73.48096106967274 },
  { x: 167.7396337371189, y: -72.31273115904908 },
  { x: 168.28164891969075, y: -71.13975126529299 },
  { x: 168.8124650751572, y: -69.96380909589752 },
  { x: 169.3332937077697, y: -68.78240038292817 },
  { x: 169.8433369976554, y: -67.59744580385686 },
  { x: 170.34327456915042, y: -66.40714287674837 },
  { x: 170.8326631889921, y: -65.21268833141215 },
  { x: 171.31162105271702, y: -64.01406739340611 },
  { x: 171.77967537817844, y: -62.81262453696057 },
  { x: 172.23797857185937, y: -61.605301452562585 },
  { x: 172.68537822727671, y: -60.394757539788635 },
  { x: 173.12216983327232, y: -59.180874603101984 },
  { x: 173.54882617199308, y: -57.96218997273557 },
  { x: 173.96475626575537, y: -56.740476581740374 },
  { x: 174.37037379893772, y: -55.514094467044245 },
  { x: 174.76499914720392, y: -54.285392764939736 },
  { x: 175.1491346415851, y: -53.05296790342815 },
  { x: 175.52263253766037, y: -51.81718924356177 },
  { x: 175.88540418877713, y: -50.57817498087734 },
  { x: 176.23736094828286, y: -49.335821694280206 },
  { x: 176.57850281617752, y: -48.090483970380575 },
  { x: 176.90859340138772, y: -46.84285620795674 },
  { x: 177.22789864387104, y: -45.591667804988845 },
  { x: 177.53594576148055, y: -44.33851440122276 },
  { x: 177.8329120475214, y: -43.0818151313547 },
  { x: 178.11850201315173, y: -41.82304743959382 },
  { x: 178.3925679139506, y: -40.56232952147685 },
  { x: 178.65528704322315, y: -39.29811006058417 },
  { x: 178.90612752105406, y: -38.03196992221959 },
  { x: 179.14497115190662, y: -36.763598843099174 },
  { x: 179.3715815447073, y: -35.492893402128296 },
  { x: 179.58557456396184, y: -34.22004566705413 },
  { x: 179.78659562305992, y: -32.94508518676087 },
  { x: 179.97426058650726, y: -31.667701697964592 },
  { x: 180.14786028108335, y: -30.38811681729667 },
  { x: 180.30627184918933, y: -29.106832875788214 },
  { x: 180.44863837318383, y: -27.824071490070597 },
  { x: 180.57283233340567, y: -26.53924168246016 },
  { x: 180.67521921710036, y: -25.253141272829843 },
  { x: 180.47210018722527, y: -24.262470607262852 },
  { x: 179.19133335119, y: -24.42942180289775 },
  { x: 177.9117189216379, y: -24.596225254111737 },
  { x: 176.63201584543324, y: -24.763028705325723 },
  { x: 175.35219457369186, y: -24.929861705423892 },
  { x: 174.072136910877, y: -25.096724254406244 },
  { x: 172.7928475190509, y: -25.263483382293956 },
  { x: 171.51335128503553, y: -25.430257284623757 },
  { x: 170.23261399788447, y: -25.597208480258658 },
  { x: 168.95178806408083, y: -25.764174450335652 },
  { x: 168.50837750802825, y: -26.77903087760657 },
  { x: 168.29816674594915, y: -28.051538800512624 },
  { x: 168.06744905824698, y: -29.320914541695267 },
  { x: 167.8198885065604, y: -30.586596672355007 },
  { x: 167.5566670462567, y: -31.85118549429998 },
  { x: 167.27967580592372, y: -33.11174089355394 },
  { x: 166.98938756770826, y: -34.369503923252594 },
  { x: 166.68642285817822, y: -35.62414954566993 },
  { x: 166.3712249105964, y: -36.8760914451845 },
  { x: 166.0442369582254, y: -38.12488638853356 },
  { x: 165.70587268544395, y: -39.370032044686006 },
  { x: 165.35619119002038, y: -40.61240010572522 },
  { x: 164.99525156972294, y: -41.852330383819336 },
  { x: 164.62346750893033, y: -43.08828633699082 },
  { x: 164.2408685565267, y: -44.32119875509143 },
  { x: 163.8477206524696, y: -45.550580081532146 },
  { x: 163.4441124434117, y: -46.776474639639254 },
  { x: 163.02971889162697, y: -47.99938476044386 },
  { x: 162.605130974799, y: -49.21833533076793 },
  { x: 162.17037824181205, y: -50.433503643916545 },
  { x: 161.72519475270843, y: -51.644934023215995 },
  { x: 161.26961005637236, y: -52.853187897465745 },
  { x: 160.8041560327191, y: -54.056906017993384 },
  { x: 160.32844854625426, y: -55.25672368580885 },
  { x: 159.84266489028295, y: -56.45230108874403 },
  { x: 159.34650957596338, y: -57.64448036999814 },
  { x: 158.84057358097917, y: -58.831798859804124 },
  { x: 158.3244136720676, y: -60.014817986961454 },
  { x: 157.79829578918626, y: -61.19336045816503 },
  { x: 157.2621312856827, y: -62.3675296945095 },
  { x: 156.71565422159918, y: -63.5374291170895 },
  { x: 156.15927828131427, y: -64.70221658270583 },
  { x: 155.59303301371224, y: -65.86202506133728 },
  { x: 155.0167706743721, y: -67.01692842519432 },
  { x: 154.43013667668365, y: -68.16716306535042 },
  { x: 153.8337219983306, y: -69.3118425152801 },
  { x: 153.2272902482394, y: -70.45136568491981 },
  { x: 152.61095962194688, y: -71.58530411544889 },
  { x: 151.98449372837953, y: -72.71386464905665 },
  { x: 151.34777437200063, y: -73.83707683462724 },
  { x: 150.7012447860729, y: -74.95432753281388 },
  { x: 150.04469812840708, y: -76.06571277749016 },
  { x: 149.37825259453987, y: -77.17098140314053 },
  { x: 148.70155359786116, y: -78.27059141746983 },
  { x: 148.0150443716336, y: -79.36355293285791 },
  { x: 147.31839987813123, y: -80.45038305477797 },
  { x: 146.61188605731166, y: -81.53057206497787 },
  { x: 145.8951778714489, y: -82.60455580949932 },
  { x: 145.16865945603735, y: -83.67158079179562 },
  { x: 144.43224216442442, y: -84.73170610963516 },
  { x: 143.68586689884177, y: -85.78488743969164 },
  { x: 142.92971095259452, y: -86.83079974423907 },
  { x: 142.16333109241984, y: -87.86993796708752 },
  { x: 141.38731829600147, y: -88.90134915672206 },
  { x: 140.6014952700343, y: -89.92529925310033 },
  { x: 139.80583246563413, y: -90.941566639591 },
  { x: 139.00018213838, y: -91.95034338394123 },
  { x: 138.1849579726506, y: -92.95106805735156 },
  { x: 137.3599826751407, y: -93.94382191925347 },
  { x: 136.52549263692387, y: -94.92823560859468 },
  { x: 135.68104462473727, y: -95.90479668196421 },
  { x: 134.827288714033, y: -96.87262606005761 },
  { x: 133.96398851373755, y: -97.83198968283254 },
  { x: 133.09114402385092, y: -98.78276935475226 },
  { x: 132.2088734399099, y: -99.72473607196436 },
  { x: 131.31676307753585, y: -100.65830351884738 },
  { x: 130.41566985437012, y: -101.58254090554956 },
  { x: 129.5054460259918, y: -102.49754426594451 },
  { x: 128.5860915924009, y: -103.40326188948491 },
  { x: 127.6571928692188, y: -104.30005575000196 },
  { x: 126.7195772252027, y: -105.18709847873858 },
  { x: 125.77297872039489, y: -106.0645747562209 },
  { x: 124.81751555033213, y: -106.93238116135429 },
  { x: 123.85298087282516, y: -107.79066543855964 },
  { x: 122.87987701890506, y: -108.63891786958482 },
  { x: 121.8982926352244, y: -109.47710151832457 },
  { x: 120.90825727066733, y: -110.30512035090531 },
  { x: 119.90977092523389, y: -111.12293004400077 },
  { x: 118.90268585450313, y: -111.93070789091605 },
  { x: 117.88774078057966, y: -112.7278333650833 },
  { x: 116.8645220190849, y: -113.5146610531127 },
  { x: 115.83347280328161, y: -114.29085114283616 },
  { x: 114.79394305771775, y: -115.05689857806377 },
  { x: 113.74717383552901, y: -115.81190211782791 },
  { x: 112.69254461014755, y: -116.5562680592861 },
  { x: 111.63061681037284, y: -117.28969352637549 },
  { x: 110.56076990963705, y: -118.01256265459041 },
  { x: 109.48418586330749, y: -118.72408501127903 },
  { x: 108.40021459593213, y: -119.42479986357763 },
  { x: 107.3092106941212, y: -120.11447820763384 },
  { x: 106.21152874448487, y: -120.79295752458461 },
  { x: 105.10643002491854, y: -121.4606958221348 },
  { x: 103.99512603967376, y: -122.11703563761132 },
  { x: 102.87723265325613, y: -122.76225768541396 },
  { x: 101.75289761008658, y: -123.39628070611116 },
  { x: 100.62185497020744, y: -124.01933370355535 },
  { x: 99.48522759121768, y: -124.6308626361681 },
  { x: 98.34257223985456, y: -125.23113344390708 },
  { x: 97.19409575830734, y: -125.82012396510913 },
  { x: 96.03944355996586, y: -126.39808536528983 },
  { x: 94.87967940466068, y: -126.96450053897593 },
  { x: 93.71436005912908, y: -127.5197166855566 },
  { x: 92.54375146332868, y: -128.06365254560038 },
  { x: 91.36785361725948, y: -128.59635982965455 },
  { x: 90.18669606980569, y: -129.1179197971506 },
  { x: 89.00113573860861, y: -129.62804434646776 },
  { x: 87.8106998415213, y: -130.1269994175637 },
  { x: 86.61568386738561, y: -130.61476284877526 },
  { x: 85.41585142512805, y: -131.09151193340756 },
  { x: 84.21188213908485, y: -131.55702505482918 },
  { x: 83.00383510702439, y: -132.01141302135585 },
  { x: 81.79162168229408, y: -132.4548088029664 },
  { x: 80.57521231600977, y: -132.88727149742917 },
  { x: 79.35525708362347, y: -133.30873461975474 },
  { x: 78.13154914294593, y: -133.71943456101658 },
  { x: 76.90473856942914, y: -134.11971482699337 },
  { x: 75.67444122757874, y: -134.5093907371589 },
  { x: 74.44006613971106, y: -134.88877994201818 },
  { x: 73.2030316522669, y: -135.25747245080314 },
  { x: 71.96304227640442, y: -135.6154387146296 },
  { x: 70.720157109892, y: -135.96262332933972 },
  { x: 69.47354878397248, y: -136.2993624134911 },
  { x: 68.2246060962025, y: -136.6252939932525 },
  { x: 66.97285626443512, y: -136.94028140503457 },
  { x: 65.718565228628, y: -137.2444871677003 },
  { x: 64.46096471779235, y: -137.5380959617758 },
  { x: 63.20165037167408, y: -137.8206313115037 },
  { x: 61.94011985924207, y: -138.0921818635365 },
  { x: 60.676166338307034, y: -138.35293968562138 },
  { x: 59.409819357753165, y: -138.60288630970578 },
  { x: 58.14128575976975, y: -138.8417927319372 },
  { x: 56.870801935430244, y: -139.06979561590504 },
  { x: 55.59854517803974, y: -139.2868949616093 },
  { x: 54.32448593871407, y: -139.49304275211318 },
  { x: 53.048062788653745, y: -139.68826484269033 },
  { x: 51.77057587876283, y: -139.87252429723554 },
  { x: 50.49167062243111, y: -140.04590976240132 },
  { x: 49.21111062858514, y: -140.20825133210366 },
  { x: 47.929486874908584, y: -140.35968936354237 },
  { x: 46.64653342144377, y: -140.50030880975956 },
  { x: 45.36171838827543, y: -140.63004318576574 },
  { x: 44.07648967072852, y: -140.74880753851895 },
  { x: 42.79031538888775, y: -140.85679762937687 },
  { x: 41.5032250916373, y: -140.9539506669606 },
  { x: 40.21507103455625, y: -141.04022971516494 },
  { x: 38.92653284198083, y: -141.11579729285287 },
  { x: 37.63749231837429, y: -141.1806201575297 },
  { x: 36.34806765927337, y: -141.23462074337442 },
  { x: 35.0576678869944, y: -141.27804652229213 },
  { x: 33.76738631025217, y: -141.3107940731881 },
  { x: 32.47689789132066, y: -141.33285600884136 },
  { x: 31.18605488577895, y: -141.3444465586622 },
  { x: 29.89550736907907, y: -141.34543275267183 },
  { x: 28.60445752134807, y: -141.33591801196485 },
  { x: 27.313850906879825, y: -141.31607593623585 },
  { x: 26.023436360158772, y: -141.28564797274822 },
  { x: 24.733568467795106, y: -141.2449887081122 },
  { x: 23.443331214379146, y: -141.1939762531805 },
  { x: 22.15403952525705, y: -141.13268448016356 },
  { x: 20.865250167166067, y: -141.06131284402963 },
  { x: 19.577110884527116, y: -140.97961017926318 },
  { x: 18.28911934630908, y: -140.8879199916428 },
  { x: 17.002457507879285, y: -140.78612039202125 },
  { x: 15.716563940438256, y: -140.6743960609247 },
  { x: 14.431571613964811, y: -140.5527137558584 },
  { x: 13.147761242858694, y: -140.4211879787486 },
  { x: 11.86427590947859, y: -140.27978918071108 },
  { x: 10.582356666960195, y: -140.12864294450367 },
  { x: 9.301634154251218, y: -139.96785269122097 },
  { x: 8.022123145793751, y: -139.79737040392618 },
  { x: 6.743454280535505, y: -139.61729211649288 },
  { x: 5.466573122770339, y: -139.42772125001576 },
  { x: 4.191125085888058, y: -139.22871320865266 },
  { x: 2.9176715986881403, y: -139.02040096238238 },
  { x: 1.6450159313611687, y: -138.80259983067876 },
  { x: 0.37413319708518683, y: -138.57564223848888 },
  { x: -0.8949470552556216, y: -138.33936936056028 },
  { x: -2.1616633968617767, y: -138.0942281237662 },
  { x: -3.4270943620059637, y: -137.83976790762284 },
  { x: -4.690974010730534, y: -137.5763137498562 },
  { x: -5.952726139793917, y: -137.3039542971189 },
  { x: -7.212483719174936, y: -137.0226415324741 },
  { x: -8.470099004452676, y: -136.7326487831005 },
  { x: -9.725926582237332, y: -136.43369533459833 },
  { x: -10.979464121497793, y: -136.12612099913574 },
  { x: -12.231021885517984, y: -135.8099442447653 },
  { x: -13.480230513245612, y: -135.48504687595033 },
  { x: -14.72759233571179, y: -135.1515987987748 },
  { x: -15.972191337506846, y: -134.80986225958597 },
  { x: -17.214352556356786, y: -134.4595897864787 },
  { x: -18.45409076670371, y: -134.10105101302116 },
  { x: -19.691450291873885, y: -133.73427179448706 },
  { x: -20.926697071824968, y: -133.35897141647663 },
  { x: -22.159166256662832, y: -132.9756152739158 },
  { x: -23.389271530766038, y: -132.584122107373 },
  { x: -24.61659920975603, y: -132.1845177721219 },
  { x: -25.84166639910601, y: -131.7766988470679 },
  { x: -27.06404463999532, y: -131.36094604661074 },
  { x: -28.283275924719124, y: -130.93743666405547 },
  { x: -29.49946367437206, y: -130.50598601887597 },
  { x: -30.713479581037536, y: -130.06647591553553 },
  { x: -31.924230336000768, y: -129.61934220007583 },
  { x: -33.132129623640324, y: -129.16445928973909 },
  { x: -34.337133120629936, y: -128.7016794401044 },
  { x: -35.539093082548675, y: -128.2312538166873 },
  { x: -36.738393644890934, y: -127.75304206228796 },
  { x: -37.93413356668912, y: -127.26742831240071 },
  { x: -39.12699247227944, y: -126.77400626986808 },
  { x: -40.316083895136416, y: -126.27324132961593 },
  { x: -41.50306257277429, y: -125.76449819063431 },
  { x: -42.685756662205605, y: -125.24867070666978 },
  { x: -43.865451539892334, y: -124.72513096393347 },
  { x: -45.04194036364518, y: -124.19393806019369 },
  { x: -46.215518622305986, y: -123.65502551046106 },
  { x: -47.38504868383371, y: -123.1089251946509 },
  { x: -48.551106751469895, y: -122.5551938795004 },
  { x: -49.713279140836, y: -121.99401624553576 },
  { x: -50.87227502515241, y: -121.42509680391512 },
  { x: -52.027843238903586, y: -120.84850942684896 },
  { x: -53.17869840562753, y: -120.26457176484223 },
  { x: -54.32559402187094, y: -119.67305481404252 },
  { x: -55.46895854645446, y: -119.07365569838696 },
  { x: -56.608644234957175, y: -118.46605676737056 },
  { x: -57.743040673191096, y: -117.85119619806613 },
  { x: -58.873448012060294, y: -117.22815797506402 },
  { x: -59.99955598828085, y: -116.59672048173286 },
  { x: -61.1212759552002, y: -115.95686894363052 },
  { x: -62.2374407318931, y: -115.3086920074096 },
  { x: -63.34880381490625, y: -114.65145833818652 },
  { x: -64.45425712108276, y: -113.98528613149803 },
  { x: -65.55362335711754, y: -113.30939234191328 },
  { x: -66.64691729745269, y: -112.62267627349645 },
  { x: -67.73317860335223, y: -111.92390426033289 },
  { x: -68.80954103305042, y: -111.2119312831605 },
  { x: -69.60125906141214, y: -110.40144971334244 },
  { x: -69.14187733345851, y: -109.19478409161754 },
  { x: -68.74753269959204, y: -107.96578690067119 },
  { x: -68.44972427035198, y: -106.71074975553844 },
  { x: -68.36689874798655, y: -105.4236299094038 },
  { x: -68.4237064778287, y: -104.13388759979792 },
  { x: -68.55935063067153, y: -102.85035055587049 },
  { x: -68.28670307631344, y: -102.02347674255185 },
  { x: -67.00066176445148, y: -102.13367930611297 },
  { x: -65.71119278202428, y: -102.19173547631186 },
  { x: -64.42023158094585, y: -102.19698040325437 },
  { x: -63.130703500750286, y: -102.1434599867776 },
  { x: -61.846907904086265, y: -102.014789370602 },
  { x: -60.57637975642048, y: -101.78815681613814 },
  { x: -59.32089199080393, y: -101.48792537839506 },
  { x: -58.080341186141965, y: -101.13169141790384 },
  { x: -56.85415113919303, y: -100.72887364149783 },
  { x: -55.644065234123914, y: -100.28060229399706 },
  { x: -54.57476498774551, y: -100.95635572638194 },
  { x: -53.49878669354171, y: -101.66929642951135 },
  { x: -52.41316068865209, y: -102.36784682604353 },
  { x: -51.3199701694116, y: -103.0537281384822 },
  { x: -50.2197617901776, y: -103.72835871326812 },
  { x: -49.11243212985545, y: -104.39287618244235 },
  { x: -47.99969502372779, y: -105.0470589293735 },
  { x: -46.88168344177343, y: -105.69129108955599 },
  { x: -45.75811666959263, y: -106.32622273844181 },
  { x: -44.628846962764484, y: -106.95241530483048 },
  { x: -43.49513014886677, y: -107.56918916438576 },
  { x: -42.356582092405105, y: -108.17719439255967 },
  { x: -41.21315847005322, y: -108.7765048615627 },
  { x: -40.06522864286341, y: -109.36714273305795 },
  { x: -38.913516558498145, y: -109.94880513098258 },
  { x: -37.75701755489521, y: -110.52214951800966 },
  { x: -36.59661809858009, y: -111.08671049921325 },
  { x: -35.43187495629005, y: -111.64295346951931 },
  { x: -34.26271425581463, y: -112.19067158673853 },
  { x: -33.089904268142575, y: -112.72985746364985 },
  { x: -31.91313472998999, y: -113.2603707430534 },
  { x: -30.732538611335677, y: -113.78241087991745 },
  { x: -29.54789429554827, y: -114.29595571257882 },
  { x: -28.35982230919562, y: -114.80074668830093 },
  { x: -27.168440847814455, y: -115.29683551763108 },
  { x: -25.973114610394834, y: -115.7842517494535 },
  { x: -24.774656191251797, y: -116.26295106044188 },
  { x: -23.571883635018022, y: -116.73302209724876 },
  { x: -22.366215288134292, y: -117.19420630713758 },
  { x: -21.15716359401159, y: -117.64642981789783 },
  { x: -19.945024041491745, y: -118.08970740397163 },
  { x: -18.728791968512535, y: -118.52426806921139 },
  { x: -17.510166435914485, y: -118.94949867427033 },
  { x: -16.288512142687665, y: -119.36559128689561 },
  { x: -15.063341532243044, y: -119.77262716651876 },
  { x: -13.834994416748733, y: -120.17047334316092 },
  { x: -12.604150420540943, y: -120.55884171520137 },
  { x: -11.370573152546212, y: -120.93776921874526 },
  { x: -10.133967123922705, y: -121.30730017711892 },
  { x: -8.894435755765064, y: -121.66729423312248 },
  { x: -7.651757431441918, y: -122.01786958229262 },
  { x: -6.4069220385733985, y: -122.35847957027201 },
  { x: -5.159323825033754, y: -122.68951571977604 },
  { x: -3.9092582796648143, y: -123.01049786143676 },
  { x: -2.6562082969933747, y: -123.32178796908539 },
  { x: -1.4012228624079377, y: -123.62292064779605 },
  { x: -0.14371099822483957, y: -123.91394022089503 },
  { x: 1.1160318067140877, y: -124.19486885004545 },
  { x: 2.378640853418782, y: -124.46555879082642 },
  { x: 3.6428603143114593, y: -124.72580320104863 },
  { x: 4.909458460380882, y: -124.97576459957509 },
  { x: 6.178213674995676, y: -125.21511056145877 },
  { x: 7.44846110826172, y: -125.4437746017102 },
  { x: 8.721057677820324, y: -125.66190446475035 },
  { x: 9.99504304493554, y: -125.86916772563214 },
  { x: 11.270712698449193, y: -126.06549051214512 },
  { x: 12.548037089477107, y: -126.2509245348366 },
  { x: 13.827075315787642, y: -126.42539592149612 },
  { x: 15.107369369675963, y: -126.58871999159753 },
  { x: 16.38900789779462, y: -126.74076377516201 },
  { x: 17.671784057954326, y: -126.88154943385274 },
  { x: 18.95667296333313, y: -127.01110651655384 },
  { x: 20.24209374862723, y: -127.12918385774977 },
  { x: 21.528401000446827, y: -127.23575190855637 },
  { x: 22.815579944349825, y: -127.33061860122642 },
  { x: 24.10382264808342, y: -127.41385780797042 },
  { x: 25.392937043900414, y: -127.48537349491473 },
  { x: 26.68268674072735, y: -127.54507701540683 },
  { x: 27.97231824201755, y: -127.5928723355731 },
  { x: 29.2627475631807, y: -127.62873729375042 },
  { x: 30.55367921537496, y: -127.65258324328623 },
  { x: 31.844344927611573, y: -127.66433631197009 },
  { x: 33.13518793315328, y: -127.66394478925467 },
  { x: 34.42623778088428, y: -127.65133480292948 },
  { x: 35.717110335310174, y: -127.62643248078412 },
  { x: 37.007480558704955, y: -127.58920827393439 },
  { x: 38.29737799995281, y: -127.53961785905398 },
  { x: 39.586595816864445, y: -127.47763168725874 },
  { x: 40.87510446055568, y: -127.40319066078028 },
  { x: 42.16308122433163, y: -127.31623568185027 },
  { x: 43.450112423813714, y: -127.21675197602659 },
  { x: 44.73602076569684, y: -127.10470260720402 },
  { x: 46.0206289566759, y: -126.98007280094045 },
  { x: 47.30435068112947, y: -126.84278129780441 },
  { x: 48.58594488592185, y: -126.69291674444842 },
  { x: 49.866534428652, y: -126.53028707312532 },
  { x: 51.145144196141885, y: -126.35503264103494 },
  { x: 52.42236516607515, y: -126.16702047819848 },
  { x: 53.697015383084484, y: -125.9664204907 },
  { x: 54.97033590030558, y: -125.75298890024497 },
  { x: 56.24108566460274, y: -125.52693993624374 },
  { x: 57.50982610477544, y: -125.28813324149642 },
  { x: 58.77637992751859, y: -125.03659097766615 },
  { x: 60.03980156853832, y: -124.77250521250014 },
  { x: 61.30029787002392, y: -124.49582423545104 },
  { x: 62.55798702751211, y: -124.20651849763468 },
  { x: 63.81307588319219, y: -123.90453628850373 },
  { x: 65.06476661719121, y: -123.5900844502475 },
  { x: 66.31344336500354, y: -123.26305217455028 },
  { x: 67.55851514894553, y: -122.92359459305406 },
  { x: 68.80080933777428, y: -122.57148270190638 },
  { x: 70.03911442723833, y: -122.20709324938059 },
  { x: 71.27343041733764, y: -121.83047055880297 },
  { x: 72.50408234579824, y: -121.44151859629991 },
  { x: 73.7307747237783, y: -121.04037771907133 },
  { x: 74.953862137888, y: -120.62694450602253 },
  { x: 76.17245812160186, y: -120.20154399487953 },
  { x: 77.38644447938316, y: -119.76427221951596 },
  { x: 78.5962939933788, y: -119.31499620995298 },
  { x: 79.80233170131481, y: -118.85362731953802 },
  { x: 81.00343474559224, y: -118.38169470302759 },
  { x: 82.20060778827332, y: -117.89931655595842 },
  { x: 83.39320075390599, y: -117.4063968444569 },
  { x: 84.58195236459487, y: -116.90272872633375 },
  { x: 85.76579886050932, y: -116.38861507765185 },
  { x: 86.94512437714376, y: -115.86374563512727 },
  { x: 88.1193379368145, y: -115.32825336873884 },
  { x: 89.28882367501593, y: -114.78170981966592 },
  { x: 90.4533452006746, y: -114.22422579622418 },
  { x: 91.61231153610684, y: -113.65597120449766 },
  { x: 92.76569313242845, y: -113.07676875118129 },
  { x: 93.91360818517619, y: -112.4865150151804 },
  { x: 95.05602714546585, y: -111.88503270318992 },
  { x: 96.19221129119285, y: -111.27261730405166 },
  { x: 97.32219017124139, y: -110.64910629890264 },
  { x: 98.4459046878431, y: -110.01441104109027 },
  { x: 99.56370942760817, y: -109.36822126733065 },
  { x: 100.67433378851675, y: -108.7111353425285 },
  { x: 101.77854604155756, y: -108.04262877398952 },
  { x: 102.87599160012043, y: -107.36273849781901 },
  { x: 103.96613858429008, y: -106.67167874342724 },
  { x: 105.04931203179247, y: -105.96919095807765 },
  { x: 106.12471412275471, y: -105.25563711560146 },
  { x: 107.19249260159768, y: -104.53085469713564 },
  { x: 108.25261791943721, y: -103.79462208604888 },
  { x: 109.30523782069422, y: -103.04677676347809 },
  { x: 110.34943628995903, y: -102.28793925599119 },
  { x: 111.38533152276837, y: -101.51791010861993 },
  { x: 112.4128053235855, y: -100.73669670858531 },
  { x: 113.4318872412946, y: -99.94416608590855 },
  { x: 114.44210449374877, y: -99.14037733835801 },
  { x: 115.44298429880104, y: -98.32587712029107 },
  { x: 116.43505853636674, y: -97.50014832623451 },
  { x: 117.41776577764637, y: -96.6635529300196 },
  { x: 118.39137196259759, y: -95.81559598783628 },
  { x: 119.35493152692652, y: -94.95719351509418 },
  { x: 120.30891725278013, y: -94.08789489130955 },
  { x: 121.25315184685326, y: -93.2077370525876 },
  { x: 122.18763530914596, y: -92.31648360785488 },
  { x: 123.1115107220169, y: -91.41511705751046 },
  { x: 124.0251326720763, y: -90.50326804050206 },
  { x: 124.92811702382974, y: -89.58098088015598 },
  { x: 125.82040467950887, y: -88.64849196754564 },
  { x: 126.70226157907136, y: -87.70557968603968 },
  { x: 127.57280125599169, y: -86.75284978776388 },
  { x: 128.4324669435326, y: -85.78999200943429 },
  { x: 129.28087450619972, y: -84.81750129486099 },
  { x: 130.11802394399308, y: -83.83505260631796 },
  { x: 130.94391525691262, y: -82.84279368822611 },
  { x: 131.75831205388494, y: -81.84114561218507 },
  { x: 132.5606824549947, y: -80.83039647981562 },
  { x: 133.35158788904138, y: -79.81011044507603 },
  { x: 134.13043737834133, y: -78.78106316617615 },
  { x: 134.89734911843126, y: -77.74284834595844 },
  { x: 135.65208671823777, y: -76.69599047711715 },
  { x: 136.39476837329752, y: -75.64049694687333 },
  { x: 137.1254827302631, y: -74.57573984143808 },
  { x: 137.8435206159141, y: -73.50321876668372 },
  { x: 138.54917751909232, y: -72.42256436155792 },
  { x: 139.24218749984018, y: -71.33365104330294 },
  { x: 139.9229642425362, y: -70.23641232692934 },
  { x: 140.59073947619163, y: -69.13202278058343 },
  { x: 141.24574959187993, y: -68.0197436821606 },
  { x: 141.88787639406434, y: -66.90032852820754 },
  { x: 142.51729717605002, y: -65.7733340854615 },
  { x: 143.13350960680583, y: -64.63932178272195 },
  { x: 143.73680917517356, y: -63.49835071775727 },
  { x: 144.32692994119563, y: -62.35073115385137 },
  { x: 144.90390145375616, y: -61.19610850439407 },
  { x: 145.46787145727612, y: -60.03466006269045 },
  { x: 146.0182489740718, y: -58.867582558549934 },
  { x: 146.55521129744835, y: -57.69410772098377 },
  { x: 147.0788175251741, y: -56.51457536216005 },
  { x: 147.58924495055413, y: -55.32846837660558 },
  { x: 148.08569575371556, y: -54.13716078743487 },
  { x: 148.56852452126853, y: -52.940327556921915 },
  { x: 149.03776080209724, y: -51.737835715087876 },
  { x: 149.49313865624404, y: -50.52962616416439 },
  { x: 149.93448079040385, y: -49.31673311509788 },
  { x: 150.3617576556925, y: -48.09871333462558 },
  { x: 150.7747624099206, y: -46.87592140935771 },
  { x: 151.17361324862503, y: -45.64826869264171 },
  { x: 151.5579555851955, y: -44.41560744005665 },
  { x: 151.92755302855858, y: -43.1788979903385 },
  { x: 152.28225783429332, y: -41.937889177971705 },
  { x: 152.62183361132628, y: -40.692551454072074 },
  { x: 152.946043968584, y: -39.44301778861843 },
  { x: 153.25447522168793, y: -38.18970186598934 },
  { x: 153.54659549072272, y: -36.932736656163634 },
  { x: 153.82219793349915, y: -35.67150163257345 },
  { x: 154.08054382791258, y: -34.40610021631345 },
  { x: 154.32053986524826, y: -33.13731545281447 },
  { x: 154.54106318790727, y: -31.86551670312881 },
  { x: 154.74031131395438, y: -30.59024595955163 },
  { x: 154.91559529492892, y: -29.31153277096711 },
  { x: 155.06056212073153, y: -28.028579317502302 },
  { x: 154.32358340031914, y: -27.629506862166522 },
  { x: 153.0439985196512, y: -27.797167231021824 },
  { x: 151.76432499233073, y: -27.964812825435025 },
  { x: 150.48417868286333, y: -28.13254706650078 },
  { x: 149.2045938021954, y: -28.30019266091399 },
  { x: 147.92468388380146, y: -28.46788257865347 },
  { x: 146.645010356481, y: -28.635542947508767 },
  { x: 145.36477540036105, y: -28.803277188574523 },
  { x: 144.08471773754619, y: -28.970981880756096 },
  { x: 142.80510330799407, y: -29.138642249611394 },
  { x: 142.39936757927498, y: -30.124836259224637 },
  { x: 142.26796369131245, y: -31.40863185588866 },
  { x: 142.0984417427536, y: -32.68852699984051 },
  { x: 141.89718429258204, y: -33.963280637944486 },
  { x: 141.66758946247882, y: -35.23354284565262 },
  { x: 141.41193251652604, y: -36.49857490086034 },
  { x: 141.13136586120686, y: -37.75887913459875 },
  { x: 140.82769197845644, y: -39.01327359150052 },
  { x: 140.50132455265336, y: -40.262157181502126 },
  { x: 140.15335689251236, y: -41.50499802468829 },
  { x: 139.7842913290646, y: -42.74219503099546 },
  { x: 139.39483703553043, y: -43.97252192173004 },
  { x: 138.98528950075172, y: -45.19649580236524 },
  { x: 138.5562397024121, y: -46.413717762964595 },
  { x: 138.10801267823763, y: -47.62406960799135 },
  { x: 137.64081527041756, y: -48.827876375171535 },
  { x: 137.15538620105647, y: -50.023778815832735 },
  { x: 136.6518732145753, y: -51.21216106546931 },
  { x: 136.13051270204744, y: -52.39290492854453 },
  { x: 135.5914524078939, y: -53.56623202168979 },
  { x: 135.03537195645086, y: -54.731019487306106 },
  { x: 134.4623008966025, y: -55.88763668644577 },
  { x: 133.8726233638432, y: -57.03549264142514 },
  { x: 133.2663984559413, y: -58.17519310436993 },
  { x: 132.6440398572754, y: -59.306043676501886 },
  { x: 132.00578395891898, y: -60.42805913226306 },
  { x: 131.35201489636637, y: -61.54082578727491 },
  { x: 130.68264402296504, y: -62.64453570928461 },
  { x: 129.99784863202012, y: -63.73938096603937 },
  { x: 129.29904706997237, y: -64.82349997783564 },
  { x: 128.58558926136976, y: -65.89801560227238 },
  { x: 127.85712061960213, y: -66.96363701256998 },
  { x: 127.11423212235309, y: -68.01986187769732 },
  { x: 126.35781023614817, y: -69.06567076115012 },
  { x: 125.58803225429243, y: -70.10087159518115 },
  { x: 124.80433674798644, y: -71.12682362846284 },
  { x: 124.00775792817659, y: -72.14199770623874 },
  { x: 123.1982366970945, y: -73.14697741897143 },
  { x: 122.37571395697182, y: -74.14202131939753 },
  { x: 121.54066248995551, y: -75.12659014038071 },
  { x: 120.69405740922355, y: -76.1001446147846 },
  { x: 119.83504179713465, y: -77.06344562637693 },
  { x: 118.96405888695158, y: -78.01660398347342 },
  { x: 118.08187694966308, y: -78.95866673455909 },
  { x: 117.18837778973244, y: -79.8902617934229 },
  { x: 116.28332501608617, y: -80.8117141977908 },
  { x: 115.36763464413396, y: -81.72223351501096 },
  { x: 114.44198629821203, y: -82.62159812845196 },
  { x: 113.50567080509998, y: -83.5103842413554 },
  { x: 112.55907230029217, y: -84.38870266203693 },
  { x: 111.60298860366159, y: -85.25604367224443 },
  { x: 110.63750836186074, y: -86.11234817420953 },
  { x: 109.66257247712127, y: -86.95794859287925 },
  { x: 108.67841734051667, y: -87.7929852854535 },
  { x: 107.68516114758366, y: -88.61750257525854 },
  { x: 106.68321758270078, y: -89.43126407122091 },
  { x: 105.67291168359407, y: -90.23418851390909 },
  { x: 104.6540957058426, y: -91.02671913658584 },
  { x: 103.6274492737826, y: -91.80850873986203 },
  { x: 102.59238140973038, y: -92.58018523752652 },
  { x: 101.55016271570585, y: -93.3410025202537 },
  { x: 100.49987717629931, y: -94.09178056957964 },
  { x: 99.44190892700514, y: -94.83246767495703 },
  { x: 98.37782405868508, y: -95.56210349764991 },
  { x: 97.30614512712992, y: -96.28195125245712 },
  { x: 96.22778814774938, y: -96.99155293167381 },
  { x: 95.14290086496435, y: -97.69098240751046 },
  { x: 94.05133553435392, y: -98.38054255602992 },
  { x: 92.95442185570634, y: -99.05955375289601 },
  { x: 91.85071193369664, y: -99.7291314684866 },
  { x: 90.74094449042938, y: -100.3889802139599 },
  { x: 89.62535591697805, y: -101.0390408915475 },
  { x: 88.50480313098393, y: -101.67898846352342 },
  { x: 87.37916793691032, y: -102.3091849037189 },
  { x: 86.2479184548419, y: -102.93008821983878 },
  { x: 85.1113501736205, y: -103.54161715245154 },
  { x: 83.9695221910145, y: -104.1438381865466 },
  { x: 82.82293683805501, y: -104.73678087100815 },
  { x: 81.67159411474205, y: -105.32056340137291 },
  { x: 80.51419387017152, y: -105.89193540038076 },
  { x: 79.34893362240828, y: -106.44764649077152 },
  { x: 78.17643389802016, y: -106.98738640926125 },
  { x: 76.99666514812297, y: -107.51085966700819 },
  { x: 75.8100410570953, y: -108.01815491066482 },
  { x: 74.61623658721112, y: -108.50939772298894 },
  { x: 73.41625640053265, y: -108.98393802852854 },
  { x: 72.20915493276603, y: -109.44235203052517 },
  { x: 70.99649827477299, y: -109.88409307462145 },
  { x: 69.77763635110146, y: -110.30922764580679 },
  { x: 68.55242141733058, y: -110.7179699734915 },
  { x: 67.322419564322, y: -111.1099137605181 },
  { x: 66.08748304765486, y: -111.48498513467611 },
  { x: 64.84681404745615, y: -111.84358300590198 },
  { x: 63.601653616861626, y: -112.18550053200647 },
  { x: 62.352858673512564, y: -112.51036835193727 },
  { x: 61.09904041985236, y: -112.81882915392536 },
  { x: 59.841528555669264, y: -113.1106465468973 },
  { x: 58.580086689889804, y: -113.38576143308468 },
  { x: 57.3155717401553, y: -113.64438065467682 },
  { x: 56.04748137543462, y: -113.88648205001057 },
  { x: 54.77619973122217, y: -114.11224291239101 },
  { x: 53.50264282292761, y: -114.32158936960771 },
  { x: 52.2254809507627, y: -114.51483168494458 },
  { x: 50.94684163438864, y: -114.69184427564386 },
  { x: 49.66625209165849, y: -114.85274533724225 },
  { x: 48.38350548038296, y: -114.99780080969742 },
  { x: 47.098690447214615, y: -115.1270624035567 },
  { x: 45.812486616489664, y: -115.24062615269366 },
  { x: 44.52601684580706, y: -115.33863241430818 },
  { x: 43.23777414207347, y: -115.42116983505281 },
  { x: 41.94823128743582, y: -115.48856345265358 },
  { x: 40.65833384618796, y: -115.5407689437842 },
  { x: 39.367609036182984, y: -115.5779709889708 },
  { x: 38.07700242171474, y: -115.60042814095002 },
  { x: 36.78633670947813, y: -115.60822165915332 },
  { x: 35.494814079600204, y: -115.6014254157912 },
  { x: 34.20400062294267, y: -115.58034967414756 },
  { x: 32.91371904620044, y: -115.5451421786433 },
  { x: 31.623880702720953, y: -115.49597283536252 },
  { x: 30.334308299199115, y: -115.43284903152622 },
  { x: 29.046154242118075, y: -115.35611057930254 },
  { x: 27.75909349375181, y: -115.26591999755446 },
  { x: 26.47238733199574, y: -115.16238070737664 },
  { x: 25.186804027838633, y: -115.04568477651625 },
  { x: 23.902520874585583, y: -114.91601688549946 },
  { x: 22.619626518889145, y: -114.77353216596823 },
  { x: 21.338061862980947, y: -114.61839313678556 },
  { x: 20.058875892249493, y: -114.45088789957221 },
  { x: 18.780591162485628, y: -114.27096474378091 },
  { x: 17.504286207962036, y: -114.07894131991658 },
  { x: 16.229857607584073, y: -113.87495059795809 },
  { x: 14.957394008004293, y: -113.65916248398945 },
  { x: 13.686378303749485, y: -113.43163607577904 },
  { x: 12.417977675744892, y: -113.19265947494767 },
  { x: 11.151896635148674, y: -112.94232132814787 },
  { x: 9.888312475265936, y: -112.6808728008952 },
  { x: 8.626028466287254, y: -112.40821047209502 },
  { x: 7.366817541263624, y: -112.12485144722052 },
  { x: 6.110398985795304, y: -111.83071446684022 },
  { x: 4.856255694409087, y: -111.52594727537502 },
  { x: 3.6046831559468058, y: -111.21080842556152 },
  { x: 2.355238137145713, y: -110.8851649474209 },
  { x: 1.1091025933731347, y: -110.5494526869949 },
  { x: -0.13438832526504993, y: -110.20377506537811 },
  { x: -1.375190295442566, y: -109.84802127425485 },
  { x: -2.613406738254055, y: -109.48244986636173 },
  { x: -3.848683067089319, y: -109.10724552222491 },
  { x: -5.080605597569793, y: -108.72251905016005 },
  { x: -6.309691435168683, y: -108.32843296903017 },
  { x: -7.536044000980631, y: -107.92475088776182 },
  { x: -8.758850700690598, y: -107.51218936679642 },
  { x: -9.97862863977179, y: -107.09027562398705 },
  { x: -11.195067554940284, y: -106.65959324979633 },
  { x: -12.408137897311896, y: -106.2198763042666 },
  { x: -13.619139817790687, y: -105.77102875352428 },
  { x: -14.826462902188673, y: -105.31347905639 },
  { x: -16.030491286000235, y: -104.8472936978532 },
  { x: -17.23050102156289, y: -104.37279032841884 },
  { x: -18.427733162012323, y: -103.88945184261371 },
  { x: -19.6215524063386, y: -103.39778057146891 },
  { x: -20.811766686794535, y: -102.8975548983531 },
  { x: -21.998435101148484, y: -102.38912202265543 },
  { x: -23.181365581653267, y: -101.87243023382852 },
  { x: -24.3599966995094, y: -101.34774547183011 },
  { x: -25.535466086757925, y: -100.81472792449202 },
  { x: -26.706990697968006, y: -100.27342191514056 },
  { x: -27.874777375328915, y: -99.72400473708082 },
  { x: -29.039165931008753, y: -99.16617351424992 },
  { x: -30.19900395852439, y: -98.60035670546851 },
  { x: -31.35505972886458, y: -98.02634746854734 },
  { x: -32.50712639984004, y: -97.44377644243409 },
  { x: -33.65517442256659, y: -96.85293172874954 },
  { x: -34.79825823275037, y: -96.2538133274937 },
  { x: -35.93698358251713, y: -95.6462143964773 },
  { x: -37.07092201304622, y: -95.02976557464804 },
  { x: -38.2003099154111, y: -94.40431173036397 },
  { x: -39.32436424418091, y: -93.76961647255159 },
  { x: -40.442907706050576, y: -93.12516269573773 },
  { x: -41.55517203003131, y: -92.47059581331219 },
  { x: -42.66121631389148, y: -91.80446054272893 },
  { x: -43.75891303796992, y: -91.1253754736524 },
  { x: -44.84495272723809, y: -90.42826558522414 },
  { x: -44.20037336766645, y: -89.32283444071076 },
  { x: -43.63173464044556, y: -88.16442214685696 },
  { x: -43.09577697913125, y: -86.98995742167067 },
  { x: -42.623925622052326, y: -85.78901689625624 },
  { x: -42.222858617034184, y: -84.5621029016448 },
  { x: -41.86475568961836, y: -83.32207658967711 },
  { x: -41.53679262406938, y: -82.07310435302294 },
  { x: -41.23205498148837, y: -80.81821495231111 },
  { x: -40.94704121909961, y: -79.56006778711807 },
  { x: -40.67977156166285, y: -78.2975769359501 },
  { x: -40.63643812300824, y: -78.21666470383555 },
  { x: -40.877483145732434, y: -79.48482155354563 },
  { x: -41.16367886348851, y: -80.74305736539121 },
  { x: -41.48989854487069, y: -81.99182275985609 },
  { x: -41.85466474566981, y: -83.23014262376223 },
  { x: -42.257859270349144, y: -84.45650257679522 },
  { x: -42.69960031444542, y: -85.66887113316749 },
  { x: -43.18109938221015, y: -86.86641353690084 },
  { x: -43.70368617343157, y: -88.04651471174508 },
  { x: -44.269015425623955, y: -89.20743866075445 },
  { x: -44.87813612417579, y: -90.3451297995748 },
  { x: -45.53310191653781, y: -91.45695827751383 },
  { x: -46.23596645016074, y: -92.53959984510094 },
  { x: -46.98802987594865, y: -93.58845965084564 },
  { x: -47.79139016467854, y: -94.59974066313039 },
  { x: -48.64595866969787, y: -95.56651366861425 },
  { x: -49.552946895258124, y: -96.48455317685901 },
  { x: -50.518190745985514, y: -97.340842904382 },
  { x: -51.54300514722615, y: -98.12535100500304 },
  { x: -52.62043133675493, y: -98.83566924466119 },
  { x: -53.74373216897808, y: -99.47102196514662 },
  { x: -54.90606707720719, y: -100.03234734353218 },
  { x: -56.10112737466916, y: -100.5212188579006 },
  { x: -57.32214636688605, y: -100.93974186624996 },
  { x: -58.56410074354671, y: -101.2907161253566 },
  { x: -59.822366104276476, y: -101.57727381694392 },
  { x: -61.09290902638435, y: -101.80229595721978 },
  { x: -62.37335082469359, y: -101.96862662628685 },
  { x: -63.65909664771371, y: -102.07795011054351 },
  { x: -64.94872814900391, y: -102.13213537691439 },
  { x: -66.23999961336628, y: -102.13102729375753 },
  { x: -67.52939472358301, y: -102.07202555926479 },
  { x: -68.67057263073697, y: -101.79849892560225 },
  { x: -68.88967760695517, y: -100.52660414204298 },
  { x: -69.28037295362502, y: -99.29920259084254 },
  { x: -69.79034237130024, y: -98.11397468459252 },
  { x: -70.32774792793953, y: -96.93982022269014 },
  { x: -70.12198427293002, y: -97.32801868864651 },
  { x: -69.624307191075, y: -98.51868358958623 },
  { x: -69.20780089407116, y: -99.73979861567672 },
  { x: -68.87315978069678, y: -100.98616316330171 },
  { x: -68.62564355233647, y: -102.2523697866557 },
  { x: -68.47263943003603, y: -103.53360201761684 },
  { x: -68.42271659020855, y: -104.82297496617045 },
  { x: -68.48469537478275, y: -106.11237007638718 },
  { x: -68.66616984699368, y: -107.38979788850975 },
  { x: -68.97256222708896, y: -108.64298084116001 },
  { x: -69.4055863503512, y: -109.85847419203465 },
  { x: -69.96202138840444, y: -111.02235302946231 },
  { x: -70.6344653457608, y: -112.12358084520065 },
  { x: -71.41160099977813, y: -113.15341116953138 },
  { x: -72.28017567590028, y: -114.1075150909217 },
  { x: -73.22675940626598, y: -114.9848731728673 },
  { x: -74.23846887737139, y: -115.78731744618752 },
  { x: -75.30258329457565, y: -116.51747037435359 },
  { x: -76.40988340601362, y: -117.1803700421188 },
  { x: -77.55230236630327, y: -117.78127615086771 },
  { x: -78.72330987204016, y: -118.32501994316428 },
  { x: -79.92008400478474, y: -118.80730205635987 },
  { x: -81.1428907044947, y: -119.21889585136826 },
  { x: -82.3904150458239, y: -119.5487869816102 },
  { x: -83.65902251601779, y: -119.78460185183398 },
  { x: -84.94311360152363, y: -119.91299175360984 },
  { x: -86.2331735616345, y: -119.92075572292897 },
  { x: -87.51704303050899, y: -119.79677599211743 },
  { x: -88.77979982163458, y: -119.5333329151824 },
  { x: -90.00522159759477, y: -119.12836545745209 },
  { x: -91.17585974227934, y: -118.58664576372205 },
  { x: -92.2793037243314, y: -117.9184272968039 },
  { x: -93.3063195174437, y: -117.13759064504262 },
  { x: -94.25213497682064, y: -116.2592279010348 },
  { x: -95.1141941239804, y: -115.29925113891306 },
  { x: -95.89289586885944, y: -114.27028511944468 },
  { x: -96.587796978195, y: -113.18290834316723 },
  { x: -97.19521861590631, y: -112.04461883944218 },
  { x: -97.42921622975281, y: -111.58501549485717 },
  { x: -96.89813413432873, y: -112.76058830320034 },
  { x: -96.2479404867623, y: -113.87503185738959 },
  { x: -95.49606912872159, y: -114.9235075276399 },
  { x: -94.65070510112533, y: -115.89893096896839 },
  { x: -93.72016641487107, y: -116.79284381327759 },
  { x: -92.71228352426738, y: -117.59847197886853 },
  { x: -91.63621658341101, y: -118.3104892793672 },
  { x: -90.49697412817106, y: -118.91699490166883 },
  { x: -89.30178086073026, y: -119.40240180936678 },
  { x: -88.06102321387901, y: -119.75538539259787 },
  { x: -86.78851529097297, y: -119.96690369280203 },
  { x: -85.49999187283963, y: -120.02939219562839 },
  { x: -84.21330048552565, y: -119.93230194942355 },
  { x: -83.40606929296776, y: -120.212587890343 },
  { x: -83.52190091896578, y: -121.49779444622676 },
  { x: -83.70525174532234, y: -122.77527396889663 },
  { x: -83.94520345933176, y: -124.0438962135326 },
  { x: -84.23680662289335, y: -125.30104610388446 },
  { x: -84.57763822750412, y: -126.54605140283702 },
  { x: -84.96608785897605, y: -127.77721304954979 },
  { x: -85.40076671975255, y: -128.992477396572 },
  { x: -85.88086221551858, y: -130.19053690577857 },
  { x: -86.4057242708221, y: -131.37009881348646 },
  { x: -86.97431867471673, y: -132.5288878556136 },
  { x: -87.58583283288739, y: -133.66553000904545 },
  { x: -88.23983828651346, y: -134.77914250086704 },
  { x: -88.93448823033347, y: -135.86681476598633 },
  { x: -89.6691621377796, y: -136.9278967289513 },
  { x: -90.44272237681075, y: -137.9610956260789 },
  { x: -91.25409041315429, y: -138.96522950200185 },
  { x: -92.10134556933828, y: -139.93876550835316 },
  { x: -92.98323201778493, y: -140.88109050578595 },
  { x: -93.89815411874837, y: -141.79139189998526 },
  { x: -94.84492991686128, y: -142.6691932151936 },
  { x: -95.82100343364179, y: -143.51362275932757 },
  { x: -96.8251779392805, y: -144.32440720520847 },
  { x: -97.8555179818634, y: -145.10162781226782 },
  { x: -98.91047963219191, y: -145.84512944886367 },
  { x: -99.98868886715154, y: -146.55529625049036 },
  { x: -101.08789258432333, y: -147.23204326410593 },
  { x: -102.20654685450866, y: -147.87577309325727 },
  { x: -103.34325549292993, y: -148.4870508603545 },
  { x: -104.49712464584057, y: -149.06673717664935 },
  { x: -105.66574607917964, y: -149.61474339548937 },
  { x: -106.84821116475854, y: -150.13222931057868 },
  { x: -108.04746740377452, y: -150.6095176623473 },
  { x: -109.26598951527792, y: -151.03610382246814 },
  { x: -110.5015908818392, y: -151.40882236672306 },
  { x: -111.75270541259665, y: -151.725730455977 },
  { x: -113.01694703515246, y: -151.9843792264533 },
  { x: -114.29213651929814, y: -152.18315826396403 },
  { x: -115.57585824375171, y: -152.3207637239945 },
  { x: -116.86416743247472, y: -152.39621679975622 },
  { x: -118.15475188527982, y: -152.40926632573363 },
  { x: -119.44444987155944, y: -152.36012653133702 },
  { x: -120.73087531891576, y: -152.24935515175537 },
  { x: -122.01005390242618, y: -152.07835945259788 },
  { x: -123.28000584685039, y: -151.84883110748407 },
  { x: -124.53831553090643, y: -151.56259845362277 },
  { x: -125.78356460815351, y: -151.22195152953816 },
  { x: -127.0131010662362, y: -150.82928010123857 },
  { x: -128.2255878181452, y: -150.38735068300562 },
  { x: -129.42010146124977, y: -149.89866015555282 },
  { x: -130.59551175072994, y: -149.36587530567766 },
  { x: -131.7516266188385, y: -148.79117905719923 },
  { x: -132.88724194854498, y: -148.17761863879886 },
  { x: -134.00200315323917, y: -147.52737697429563 },
  { x: -135.09596933068948, y: -146.8425631152981 },
  { x: -136.1693325486431, y: -146.12511990094129 },
  { x: -137.2212432766797, y: -145.3774961950019 },
  { x: -138.25225555637778, y: -144.60098845477344 },
  { x: -139.26239893662145, y: -143.79748042162265 },
  { x: -140.2518507107159, y: -142.96805432343268 },
  { x: -141.22020458150357, y: -142.11464930572808 },
  { x: -142.16759351896326, y: -141.23800778422392 },
  { x: -143.09391410200035, y: -140.339223067635 },
  { x: -143.99893732676244, y: -139.41910036305535 },
  { x: -144.8825967082601, y: -138.47773570435848 },
  { x: -145.7432448962001, y: -137.5161226727751 },
  { x: -146.57972948409935, y: -136.53326768707456 },
  { x: -147.3888148691397, y: -135.52764528611087 },
  { x: -147.71318035803938, y: -134.6398859969328 },
  { x: -146.48861549972054, y: -134.23171248526862 },
  { x: -145.2709133697532, y: -133.8041475183592 },
  { x: -144.05961596043258, y: -133.35870178290847 },
  { x: -142.8551812794635, y: -132.89495420731677 },
  { x: -141.65814120676126, y: -132.41129807100668 },
  { x: -140.47042380701882, y: -131.90590873037988 },
  { x: -139.29387588549758, y: -131.37546932318676 },
  { x: -138.13120116510038, y: -130.81587255452592 },
  { x: -136.9857312825188, y: -130.21967210558316 },
  { x: -135.86537795149292, y: -129.57896364983952 },
  { x: -134.76655836981553, y: -128.9013929610774 },
  { x: -133.686265938521, y: -128.19507859522608 },
  { x: -132.62130199089646, y: -127.4645119826814 },
  { x: -131.57102383871097, y: -126.71435445992331 },
  { x: -130.53376197000816, y: -125.94670399772878 },
  { x: -129.50840830163116, y: -125.16300849142279 },
  { x: -128.4946747319592, y: -124.36377027203645 },
  { x: -127.49431203238015, y: -123.54752666980269 },
  { x: -128.23529462659937, y: -124.20313515039571 },
  { x: -129.23487428074756, y: -125.01970379035546 },
  { x: -130.2569775718644, y: -125.80782424206788 },
  { x: -131.2990780703522, y: -126.57021500287783 },
  { x: -132.35847205330822, y: -127.3075113737952 },
  { x: -133.43450944528038, y: -128.02037820471415 },
  { x: -134.52622990753278, y: -128.70872684898208 },
  { x: -135.63358172951806, y: -129.37265334047265 },
  { x: -136.75516872645858, y: -130.01121950211302 },
  { x: -137.89107215778586, y: -130.62419633005075 },
  { x: -139.0406345608268, y: -131.2109115871707 },
  { x: -140.20358999562376, y: -131.7707299724629 },
  { x: -141.379982785503, y: -132.30310483157 },
  { x: -142.5684167456869, y: -132.80654394584073 },
  { x: -143.76884755284917, y: -133.28057453312817 },
  { x: -144.98093539482167, y: -133.72423256108584 },
  { x: -146.20453252718355, y: -134.13669804817764 },
  { x: -147.43810240795725, y: -134.51658958406802 },
  { x: -148.68141603329033, y: -134.86319799553658 },
  { x: -149.93378639162555, y: -135.17548907163692 },
  { x: -151.19474808803704, y: -135.45242121420156 },
  { x: -152.46284583997877, y: -135.69302300366303 },
  { x: -153.73737786145136, y: -135.89643382876943 },
  { x: -155.01742813704516, y: -136.06180415910055 },
  { x: -156.30184426027702, y: -136.18829554506763 },
  { x: -157.59010173845272, y: -136.27519142622927 },
  { x: -158.87991053304805, y: -136.32188974407026 },
  { x: -160.17074615136866, y: -136.32834248165375 },
  { x: -161.46099817922672, y: -136.29764857820848 },
  { x: -162.75044499999078, y: -136.23042117308125 },
  { x: -164.03677441347352, y: -136.12633153493553 },
  { x: -165.3197906583172, y: -135.98500291549794 },
  { x: -166.59791286921808, y: -135.806269102295 },
  { x: -167.87084186372374, y: -135.58984938092698 },
  { x: -169.13632823302578, y: -135.33589149581474 },
  { x: -170.39354460836705, y: -135.04439175334778 },
  { x: -171.6415343446221, y: -134.71543880017865 },
  { x: -172.8791524225289, y: -134.34922470405454 },
  { x: -174.10564534554072, y: -133.94587135412274 },
  { x: -175.31901117675417, y: -133.50599188972998 },
  { x: -176.51865155126453, y: -133.02978576584457 },
  { x: -177.70328109260984, y: -132.51771837739236 },
  { x: -178.872397469759, y: -131.96991900074164 },
  { x: -180.02384730777712, y: -131.38728887686003 },
  { x: -181.1572538583909, y: -130.7698132313054 },
  { x: -182.27115445183327, y: -130.11791313567738 },
  { x: -183.3647364937892, y: -129.43147778166028 },
  { x: -184.43566931601873, y: -128.71097995140104 },
  { x: -185.48236466599704, y: -127.9557326333424 },
  { x: -186.50249187548414, y: -127.16502665426395 },
  { x: -187.49208770038896, y: -126.3365202650942 },
  { x: -188.44381663021306, y: -125.46408945958613 },
  { x: -189.3801912210935, y: -124.57652223815526 },
  { x: -190.3061793791835, y: -123.67748266244027 },
  { x: -191.20574714120326, y: -122.75204115870763 },
  { x: -192.08214303760766, y: -121.80386917581707 },
  { x: -192.9356607104332, y: -120.83558179001884 },
  { x: -193.76687636292152, y: -119.84810979116465 },
  { x: -194.57573828452527, y: -118.84213280359079 },
  { x: -195.3622206199708, y: -117.81770253784453 },
  { x: -196.12484407824365, y: -116.77643679533489 },
  { x: -196.86338150229673, y: -115.71809918498843 },
  { x: -197.57726961652523, y: -114.64251241350006 },
  { x: -198.26491093437807, y: -113.550843661795 },
  { x: -198.92643657902877, y: -112.44178539174814 },
  { x: -199.55961745652675, y: -111.31730260415766 },
  { x: -200.1638625891883, y: -110.17661964081377 },
  { x: -200.73769822641495, y: -109.02051954714732 },
  { x: -201.2800587615707, y: -107.84903925926349 },
  { x: -201.78927468269924, y: -106.66306524368785 },
  { x: -202.26411971110696, y: -105.46264182374664 },
  { x: -202.70304068356901, y: -104.2488918570388 },
  { x: -203.10464880252874, y: -103.02211821962725 },
  { x: -203.4674259940613, y: -101.7834880924372 },
  { x: -203.79008318809414, y: -100.53382884422578 },
  { x: -204.07122050623911, y: -99.2739973926343 },
  { x: -204.3094214488607, y: -98.00554505408238 },
  { x: -204.5035964008546, y: -96.72943216730599 },
  { x: -204.65269453002708, y: -95.44743905257712 },
  { x: -204.75558005114235, y: -94.16071811637896 },
  { x: -204.81168045456937, y: -92.87122697228862 },
  { x: -204.82042877109285, y: -91.58033964342066 },
  { x: -204.78147595451838, y: -90.29036094274129 },
  { x: -204.69470011569874, y: -89.00248021283895 },
  { x: -204.56015850559695, y: -87.71875848838538 },
  { x: -204.37822048526542, y: -86.44080618356858 },
  { x: -204.14958414709287, y: -85.17069172028135 },
  { x: -203.87499375359974, y: -83.90956011778583 },
  { x: -203.55543365199034, y: -82.65884449696485 },
  { x: -203.19359463753062, y: -81.41999275314343 },
  { x: -202.794021697969, y: -80.1925321041746 },
  { x: -202.3565301527793, y: -78.97824287033045 },
  { x: -201.88070077716722, y: -77.77827007087302 },
  { x: -201.36650402224856, y: -76.59453438327424 },
  { x: -200.81353913128154, y: -75.42812172902785 },
  { x: -200.22231582251842, y: -74.2808641389532 },
  { x: -199.59281008749073, y: -73.15389185787029 },
  { x: -198.9256535335979, y: -72.0491034015879 },
  { x: -198.2212967813237, y: -70.9673335260842 },
  { x: -197.4805431909569, y: -69.9104733599469 },
  { x: -196.70436787567553, y: -68.87929117416479 },
  { x: -195.89337658760533, y: -67.87499847298935 },
  { x: -195.04928316202893, y: -66.89877721178792 },
  { x: -194.17271735954054, y: -65.95118881935998 },
  { x: -193.26535053890163, y: -65.03329705553614 },
  { x: -192.32832771937444, y: -64.14544173248447 },
  { x: -191.36317251529962, y: -63.288494542288404 },
  { x: -190.37106872884976, y: -62.46263277825303 },
  { x: -189.35382622918104, y: -61.66841786917783 },
  { x: -188.31238688697684, y: -60.905731619526065 },
  { x: -187.24844606946715, y: -60.17504681144468 },
  { x: -186.16335194449286, y: -59.476437317144125 },
  { x: -185.05788386387425, y: -58.80968151999302 },
  { x: -183.93397727952535, y: -58.175222653254124 },
  { x: -182.79224163718243, y: -57.572809551411865 },
  { x: -181.634291044644, y: -57.00288544772901 },
  { x: -180.4606499946043, y: -56.465465116647636 },
  { x: -179.27263341240948, y: -55.96093269366212 },
  { x: -178.07079903324853, y: -55.489731412035226 },
  { x: -176.85630295721506, y: -55.05301367825009 },
  { x: -175.6292042820775, y: -54.652271710957955 },
  { x: -174.39041532963495, y: -54.290637691882246 },
  { x: -173.13890927616208, y: -53.97452372889071 },
  { x: -172.33031514132125, y: -54.4299459063638 },
  { x: -171.9340867660881, y: -55.65790888636373 },
  { x: -171.4472688991704, y: -56.85316125157289 },
  { x: -170.87964222123279, y: -58.012024165910475 },
  { x: -170.2347673728193, y: -59.130065296749024 },
  { x: -169.514982409391, y: -60.20107937841006 },
  { x: -168.72175000071488, y: -61.21948167178296 },
  { x: -167.85603048552693, y: -62.17652570714951 },
  { x: -166.9053320730387, y: -63.048705347142 },
  { x: -165.88767958260195, y: -63.84206333857588 },
  { x: -164.82102026774746, y: -64.56837491179816 },
  { x: -163.7176132218006, y: -65.23709570974745 },
  { x: -162.58516331631225, y: -65.85570160012207 },
  { x: -161.42900412487742, y: -66.42928976544364 },
  { x: -160.25313952130293, y: -66.96133219960369 },
  { x: -159.05951603833435, y: -67.45295176020116 },
  { x: -157.84821862901376, y: -67.8984307381466 },
  { x: -159.04060475245714, y: -67.50058456150443 },
  { x: -160.24028575668325, y: -67.02461113508194 },
  { x: -161.41659359352047, y: -66.49307103195302 },
  { x: -162.56727146693933, y: -65.90859410280996 },
  { x: -163.68953070099502, y: -65.27092918213717 },
  { x: -164.7788133803023, y: -64.57914548008293 },
  { x: -165.83080167415991, y: -63.83120412363857 },
  { x: -166.83883230918448, y: -63.025642443037036 },
  { x: -167.79653750083466, y: -62.16037724194341 },
  { x: -168.69537023436035, y: -61.234551602716365 },
  { x: -169.52682781833792, y: -60.247707517651094 },
  { x: -170.28156911175492, y: -59.200701904388886 },
  { x: -170.949850370052, y: -58.09687378684245 },
  { x: -171.52324277401587, y: -56.940744144291806 },
  { x: -171.99446252369535, y: -55.73944903226718 },
  { x: -172.3588926059369, y: -54.50148375497125 },
  { x: -172.61467513464746, y: -53.2368653841421 },
  { x: -172.76306593740478, y: -51.95487226941325 },
  { x: -172.8080541135737, y: -50.66527031700723 },
  { x: -172.75557529526435, y: -49.375771785695854 },
  { x: -172.61291697603855, y: -48.09327633993588 },
  { x: -172.38801672490993, y: -46.82229018456526 },
  { x: -172.08878625561857, y: -45.566994486695904 },
  { x: -171.7228861163889, y: -44.32954631487318 },
  { x: -171.29714948668834, y: -43.11100942892767 },
  { x: -170.81817315491074, y: -41.91266920532137 },
  { x: -170.29147537517733, y: -40.734171057444065 },
  { x: -169.72279232463018, y: -39.57586957190596 },
  { x: -169.11133357061735, y: -38.43905012516901 },
  { x: -168.45520059733008, y: -37.32764271882959 },
  { x: -167.752066430139, y: -36.245163670105484 },
  { x: -167.00051641621374, y: -35.19628170269765 },
  { x: -166.19836393812483, y: -34.18508933706544 },
  { x: -165.3446966740731, y: -33.216861049035565 },
  { x: -164.43926715215352, y: -32.297048607739804 },
  { x: -163.4820532107029, y: -31.431221977846697 },
  { x: -162.47439563034112, y: -30.624965898466854 },
  { x: -161.4180636505086, y: -29.883392326563968 },
  { x: -160.31620792098138, y: -29.211332504701986 },
  { x: -159.17268087753484, y: -28.612598238940535 },
  { x: -157.9924984432591, y: -28.0905581020765 },
  { x: -156.78038843962347, y: -27.646822508297863 },
  { x: -155.5424157751065, y: -27.282248375245928 },
  { x: -154.28376627888233, y: -26.99652543963678 },
  { x: -153.01000252839847, y: -26.788501294987277 },
  { x: -151.72589666845053, y: -26.65619616605714 },
  { x: -150.4367748854125, y: -26.597127946574986 },
  { x: -149.14619781982842, y: -26.608696334732695 },
  { x: -147.85779998445287, y: -26.688241930953787 },
  { x: -146.57562957641892, y: -26.833415598945688 },
  { x: -145.30210221700852, y: -27.042621698962524 },
  { x: -144.04060125346072, y: -27.315490869951994 },
  { x: -142.79524136789794, y: -27.65446089485921 },
  { x: -141.76198337300195, y: -27.99168753559962 },
  { x: -142.96038269437665, y: -27.513394521768763 },
  { x: -144.19889462602995, y: -27.15139114164077 },
  { x: -145.4607354017459, y: -26.88033922702856 },
  { x: -146.73719548791144, y: -26.690576292804256 },
  { x: -148.0226605965318, y: -26.575690231100097 },
  { x: -149.3127205566427, y: -26.53113051375188 },
  { x: -150.60351185163708, y: -26.552627326995136 },
  { x: -151.89133348377106, y: -26.63650183474906 },
  { x: -153.17376244454158, y: -26.779917344132066 },
  { x: -154.44709773620477, y: -26.990054234000667 },
  { x: -155.70586542796565, y: -27.27379739436954 },
  { x: -156.94457681458724, y: -27.63677588767558 },
  { x: -158.15489172350877, y: -28.084382385282215 },
  { x: -159.3278790044859, y: -28.622748280657454 },
  { x: -160.4507661523305, y: -29.258167486132308 },
  { x: -161.50644436310046, y: -29.999874028014016 },
  { x: -162.45878643227135, y: -30.86920220068283 },
  { x: -162.75455229489225, y: -29.776898147967827 },
  { x: -162.96349245495145, y: -28.503208269694444 },
  { x: -163.14034622039821, y: -27.22470192329921 },
  { x: -163.28794659050365, y: -25.942280349749698 },
  { x: -163.40739795481412, y: -24.657036857760698 },
  { x: -163.4990364318872, y: -23.369296485058218 },
  { x: -163.56271797091244, y: -22.080196863683312 },
  { x: -163.59804735556392, y: -20.789752768078074 },
  { x: -163.60440775288436, y: -19.49908705584146 },
  { x: -163.58099764939024, y: -18.208317922510204 },
  { x: -163.52692319133504, y: -16.918952361177652 },
  { x: -163.4408177428253, y: -15.630827852980794 },
  { x: -163.3218280798302, y: -14.345717330970615 },
  { x: -163.1683142392776, y: -13.063945832873134 },
  { x: -162.97901669997918, y: -11.787241968413069 },
  { x: -162.75243216245212, y: -10.516713820747286 },
  { x: -162.48693543806633, y: -9.253469473032652 },
  { x: -162.18076098099195, y: -7.999606896046176 },
  { x: -161.83254215533537, y: -6.756766052860022 },
  { x: -161.4403619772353, y: -5.527177884230017 },
  { x: -161.00272453442997, y: -4.312822165396437 },
  { x: -160.51825580380486, y: -3.1165799125671385 },
  { x: -159.98538600088767, y: -1.9408741342451423 },
  { x: -159.4031991102688, y: -0.7890734032273293 },
  { x: -158.77073479321226, y: 0.3360890086993575 },
  { x: -158.0876089142237, y: 1.4311558820854873 },
  { x: -157.35357769500854, y: 2.4929802607655525 },
  { x: -156.5760357438337, y: 3.523172558927536 },
  { x: -155.76562804622614, y: 4.5276130045238885 },
  { x: -154.92229550441743, y: 5.504883251113817 },
  { x: -154.046732517186, y: 6.453047846783325 },
  { x: -153.13913115227894, y: 7.370895287280902 },
  { x: -152.20034094011652, y: 8.256549218460918 },
  { x: -151.23068691842482, y: 9.108931106050685 },
  { x: -150.23182382471802, y: 9.926090723694116 },
  { x: -149.20385508009082, y: 10.707082507097347 },
  { x: -148.148841719215, y: 11.450163072093577 },
  { x: -147.0670718437113, y: 12.154770989883318 },
  { x: -145.96062864991464, y: 12.819207199626044 },
  { x: -144.83038382990844, y: 13.44254091146998 },
  { x: -143.67795518510172, y: 14.023752688910813 },
  { x: -142.50478322359845, y: 14.561719674349575 },
  { x: -141.31196125411336, y: 15.055407656839863 },
  { x: -140.10155769853927, y: 15.503206222193688 },
  { x: -138.8743334406439, y: 15.903578828433528 },
  { x: -137.63224609400442, y: 16.253969497077538 },
  { x: -136.37612302737796, y: 16.55081758758165 },
  { x: -135.1072791661106, y: 16.786543811152875 },
  { x: -133.82652710451742, y: 16.94727496666722 },
  { x: -132.54189675187524, y: 17.071129114720968 },
  { x: -131.25334378485772, y: 17.149064296754077 },
  { x: -129.96335769695733, y: 17.19001905023195 },
  { x: -128.67275108248907, y: 17.196977812457085 },
  { x: -127.3819302386105, y: 17.171536223175377 },
  { x: -126.09268287281468, y: 17.114181838975846 },
  { x: -124.80451404129154, y: 17.025313569794967 },
  { x: -123.51956603814438, y: 16.904842768980192 },
  { x: -122.23816390109918, y: 16.752518271015955 },
  { x: -120.96089860783964, y: 16.56807413594462 },
  { x: -119.68841284659672, y: 16.350742092777416 },
  { x: -118.42245000153723, y: 16.100344848209247 },
  { x: -117.16374879476577, y: 15.816188003461807 },
  { x: -115.9127746212082, y: 15.497325994241237 },
  { x: -114.67113050783146, y: 15.143389459495245 },
  { x: -113.44041209438144, y: 14.753816970424355 },
  { x: -112.22191953176223, y: 14.328002774902805 },
  { x: -111.01696035809888, y: 13.86537066968903 },
  { x: -109.826915983727, y: 13.365462647078187 },
  { x: -108.65346330782398, y: 12.82767295494452 },
  { x: -107.49836787621975, y: 12.252045916614309 },
  { x: -106.36280425706059, y: 11.63812352438271 },
  { x: -105.24901816554441, y: 10.986068297112732 },
  { x: -104.15821371870172, y: 10.295791588151827 },
  { x: -103.09241501509901, y: 9.567899149625747 },
  { x: -102.05302562673502, y: 8.802376207092404 },
  { x: -101.04172984000817, y: 8.000227422614023 },
  { x: -100.05999771190659, y: 7.162221067179367 },
  { x: -99.1092254272079, y: 6.289376577292755 },
  { x: -98.19073529847935, y: 5.382713389458507 },
  { x: -97.30259926102795, y: 4.445866016431153 },
  { x: -96.43430529930554, y: 3.4907574329786004 },
  { x: -95.58554315002822, y: 2.5180968123212457 },
  { x: -94.7578198062893, y: 1.5279728011116385 },
  { x: -93.95185921575128, y: 0.5193659628454596 },
  { x: -93.16980367251746, y: -0.5073838903091847 },
  { x: -92.41280558307096, y: -1.5529859315726904 },
  { x: -91.68269697823115, y: -2.6172628676399587 },
  { x: -90.98120646772273, y: -3.700894322847202 },
  { x: -90.31047634564898, y: -4.803570033910498 },
  { x: -89.6723238683872, y: -5.9257627829767765 },
  { x: -89.06930501441917, y: -7.0668372690361 },
  { x: -88.50388711557426, y: -8.227000334277749 },
  { x: -87.97838975926078, y: -9.406089459838718 },
  { x: -87.49618151827566, y: -10.603247728077696 },
  { x: -87.0600399877321, y: -11.818179650152848 },
  { x: -86.67365877815298, y: -13.049658947370574 },
  { x: -86.34086447004005, y: -14.296769604321195 },
  { x: -86.06611894490494, y: -15.557723913511634 },
  { x: -85.85453415971138, y: -16.83107397961691 },
  { x: -85.712995004474, y: -18.113835365334523 },
  { x: -85.65055821219497, y: -19.40300885891989 },
  { x: -85.68387457911149, y: -20.692861976841463 },
  { x: -85.74731603345275, y: -21.97566768588535 },
  { x: -85.79160981084333, y: -23.26506279610209 },
  { x: -85.94740630269906, y: -24.546110346537084 },
  { x: -86.17174143141769, y: -25.817259020770713 },
  { x: -86.44596985107957, y: -27.078449721034616 },
  { x: -86.75929144451581, y: -28.3307166582752 },
  { x: -87.10468835173286, y: -29.57434054689221 },
  { x: -87.47713726241962, y: -30.810296500063686 },
  { x: -87.87284114495851, y: -32.038820908863094 },
  { x: -88.28903717867844, y: -33.26081501425802 },
  { x: -88.72336145284474, y: -34.4762344929222 },
  { x: -89.17402625996432, y: -35.68598058582321 },
  { x: -89.64615833144299, y: -36.8871575023111 },
  { x: -90.16601185087748, y: -38.068403696417434 },
  { x: -90.73903858739956, y: -39.225035669999194 },
  { x: -91.36862188824824, y: -40.35164597725086 },
  { x: -92.05827807064131, y: -41.44267942794599 },
  { x: -92.81106544409171, y: -42.49086699657552 },
  { x: -93.6298797992494, y: -43.48857029657811 },
  { x: -94.51647929472327, y: -44.42617116615214 },
  { x: -95.47213453253322, y: -45.29354911246486 },
  { x: -96.49615111390091, y: -46.07848567190655 },
  { x: -97.58711807960663, y: -46.76778726768941 },
  { x: -98.74080255199112, y: -47.344714456923676 },
  { x: -99.95356263107881, y: -47.78527354565263 },
  { x: -100.3145318002604, y: -47.90098697611391 },
  { x: -99.0801050018454, y: -47.52875968205854 },
  { x: -97.91242174557912, y: -46.981159760376066 },
  { x: -96.81555977747888, y: -46.302554860667506 },
  { x: -95.7904203385122, y: -45.519080970992896 },
  { x: -94.83588795830123, y: -44.65102340034395 },
  { x: -93.94911116952225, y: -43.71361459851712 },
  { x: -93.12658842939958, y: -42.719841300110886 },
  { x: -92.36416811970547, y: -41.67952850911617 },
  { x: -91.65697467454969, y: -40.60010776990503 },
  { x: -91.00124061119891, y: -39.488449198050056 },
  { x: -90.39339051466695, y: -38.35030005152486 },
  { x: -89.82927276672609, y: -37.18929484308399 },
  { x: -89.29723033256604, y: -36.013899328045916 },
  { x: -88.788900877963, y: -34.82731956034452 },
  { x: -88.30663353920951, y: -33.62976238216907 },
  { x: -87.85330933251343, y: -32.421611929013956 },
  { x: -87.4313364919357, y: -31.20184876437485 },
  { x: -87.04454159797803, y: -29.97029559494667 },
  { x: -86.6973274343837, y: -28.727233135129136 },
  { x: -86.39510144695825, y: -27.4722477005437 },
  { x: -86.14513266121074, y: -26.20585639666356 },
  { x: -85.95760066774227, y: -24.92910820887722 },
  { x: -85.84800385630689, y: -23.642815731499713 },
  { x: -85.84770836746507, y: -22.352061372610553 },
  { x: -85.20934904801398, y: -21.47977831152342 },
  { x: -83.98593659617826, y: -21.074500590509174 },
  { x: -82.71153754468449, y: -20.877734570733455 },
  { x: -81.42159578011037, y: -20.872164606064928 },
  { x: -80.14254277935773, y: -21.039426064983754 },
  { x: -78.89253633175714, y: -21.358598337488246 },
  { x: -77.68283456218244, y: -21.807431113788486 },
  { x: -76.51925860081762, y: -22.36518107718788 },
  { x: -75.40333021519818, y: -23.013838182776794 },
  { x: -74.3348425631348, y: -23.737844943032783 },
  { x: -73.31165335052422, y: -24.52473172883056 },
  { x: -72.33107362890578, y: -25.36425985180065 },
  { x: -71.39031102872417, y: -26.24905686533935 },
  { x: -70.49740284647717, y: -27.181117319129033 },
  { x: -69.6632969437547, y: -28.166085050048675 },
  { x: -68.90186652168073, y: -29.207993480789288 },
  { x: -68.2297180531662, y: -30.30987137197964 },
  { x: -67.66803808817043, y: -31.47100955039933 },
  { x: -67.23990430524051, y: -32.6885565487247 },
  { x: -66.97061054923721, y: -33.94968815122023 },
  { x: -66.88118085125684, y: -35.23634998965002 },
  { x: -66.98535544244461, y: -36.52193329380713 },
  { x: -67.28535048911422, y: -37.77607658519335 },
  { x: -67.77516756777652, y: -38.968521806405114 },
  { x: -68.456505739272, y: -40.0631306720864 },
  { x: -69.6741709331341, y: -39.84572475670874 },
  { x: -70.92584689269103, y: -39.53125075678937 },
  { x: -72.17905939422548, y: -39.22144548057094 },
  { x: -73.43318791116961, y: -38.91948543310314 },
  { x: -74.69276819724551, y: -38.635299039471526 },
  { x: -75.95589434942342, y: -38.370925172684714 },
  { x: -77.22111847237832, y: -38.11482499346919 },
  { x: -78.48761319735311, y: -37.86365947791226 },
  { x: -79.43707794392668, y: -37.670232482049244 },
  { x: -78.16343238897957, y: -37.878182754488286 },
  { x: -76.89418961777575, y: -38.111825781724605 },
  { x: -75.62862568265274, y: -38.36640419340469 },
  { x: -74.36727246352584, y: -38.63995298873037 },
  { x: -73.10981969711109, y: -38.93194028778635 },
  { x: -71.85685836109221, y: -39.242144473941245 },
  { x: -70.60862484654263, y: -39.57058032163717 },
  { x: -69.36531122120954, y: -39.917558094158025 },
  { x: -68.12771530496589, y: -40.28341760367192 },
  { x: -66.89598484223262, y: -40.66889757228345 },
  { x: -65.67076990846172, y: -41.07461852656044 },
  { x: -64.4527944513157, y: -41.50123054195493 },
  { x: -63.24266422292031, y: -41.949959897160525 },
  { x: -62.04122136647478, y: -42.42163396093435 },
  { x: -60.849367122946674, y: -42.91764153083302 },
  { x: -59.668756229850274, y: -43.439135013339666 },
  { x: -58.50020128150061, y: -43.98776914596856 },
  { x: -57.34568205313794, y: -44.564784981855375 },
  { x: -56.20698625225536, y: -45.17223616845086 },
  { x: -55.0858277141355, y: -45.81205815766901 },
  { x: -53.985190876080836, y: -46.48608298032917 },
  { x: -52.90772036322579, y: -47.196940487123655 },
  { x: -51.85712456053533, y: -47.946566129966456 },
  { x: -50.83708230409026, y: -48.73763408287615 },
  { x: -49.85288284415938, y: -49.572478707703205 },
  { x: -48.90951994216963, y: -50.453508238508554 },
  { x: -48.013553450409695, y: -51.38236263836436 },
  { x: -47.167450700708855, y: -52.357180327567086 },
  { x: -46.372748235044625, y: -53.373986981194086 },
  { x: -45.63014045219533, y: -54.42978338750079 },
  { x: -44.94029220205508, y: -55.52080206375383 },
  { x: -44.30339555237107, y: -56.64314255724102 },
  { x: -43.7187413299229, y: -57.794101145059614 },
  { x: -43.18562036149017, y: -58.96957053230814 },
  { x: -42.70302798501067, y: -60.167024289388955 },
  { x: -42.26970837290659, y: -61.38282790354751 },
  { x: -41.88408065987416, y: -62.61482430623844 },
  { x: -41.54472649947256, y: -63.86026545123271 },
  { x: -41.25030141747147, y: -65.11709769107959 },
  { x: -40.999091578588256, y: -66.38326737832837 },
  { x: -40.7899445763398, y: -67.65720842211731 },
  { x: -40.621530710937826, y: -68.93671943057477 },
  { x: -40.492786222551764, y: -70.22125374934338 },
  { x: -40.40304626128748, y: -71.50818152773083 },
  { x: -40.35183804499805, y: -72.79802725843135 },
  { x: -40.33944228808321, y: -74.08875945565738 },
  { x: -40.36711481812075, y: -75.37885635187347 },
  { x: -40.438918606685846, y: -76.66771958217491 },
  { x: -40.31434051096961, y: -77.83767071530222 },
  { x: -39.24348894817158, y: -78.557932154488 },
  { x: -38.15905967309139, y: -79.2582554840712 },
  { x: -37.06510088286213, y: -79.94296222836356 },
  { x: -35.962750209524856, y: -80.61405432426854 },
  { x: -34.85239178857393, y: -81.2729944415532 },
  { x: -33.73542919200808, y: -81.92002635851205 },
  { x: -32.611965840921926, y: -82.55585924836546 },
  { x: -31.482179028620568, y: -83.18092895715516 },
  { x: -30.347014319397882, y: -83.79516161267068 },
  { x: -29.20577731447555, y: -84.3992959370166 },
  { x: -28.059842036968096, y: -84.9928886969302 },
  { x: -26.90846976477094, y: -85.57640528733731 },
  { x: -25.751941212283818, y: -86.14995651655364 },
  { x: -24.590463221696016, y: -86.71363841845282 },
  { x: -23.424464251828194, y: -87.26737712082435 },
  { x: -22.25354539274387, y: -87.81123910865766 },
  { x: -21.07875562983155, y: -88.34498060365821 },
  { x: -19.898720939976723, y: -88.86931077904646 },
  { x: -18.714401661915332, y: -89.38369775490705 },
  { x: -17.52672858549915, y: -89.88779433185086 },
  { x: -16.33429813872948, y: -90.3823466192035 },
  { x: -15.137789945942536, y: -90.86695570702851 },
  { x: -13.937159683812036, y: -91.34155511033647 },
  { x: -12.733279044421389, y: -91.80598969748542 },
  { x: -11.525039944613725, y: -92.26059928064346 },
  { x: -10.313122008725255, y: -92.7049332393268 },
  { x: -9.097347943450883, y: -93.13924273905103 },
  { x: -7.878175756495446, y: -93.56332093762681 },
  { x: -6.6551031168278305, y: -93.97709396284372 },
  { x: -5.429267656489089, y: -94.38030326196514 },
  { x: -4.199177156827972, y: -94.77342161713801 },
  { x: -2.9663533853799104, y: -95.15588021234181 },
  { x: -1.7304713044188917, y: -95.52757562648188 },
  { x: -0.49105813179798424, y: -95.88875902507378 },
  { x: 0.7510439892835915, y: -96.23914230649676 },
  { x: 1.9965885553725065, y: -96.5788584407296 },
  { x: 3.2445265810802577, y: -96.9074198711833 },
  { x: 4.495522916300968, y: -97.22505560171027 },
  { x: 5.749296846634894, y: -97.53164743677378 },
  { x: 7.006173409808055, y: -97.82719537637382 },
  { x: 8.264941101568937, y: -98.11135222112127 },
  { x: 9.526530711769313, y: -98.38421400488969 },
  { x: 10.790129646094144, y: -98.64549262605831 },
  { x: 12.056550498858465, y: -98.89537276515327 },
  { x: 13.324596540252864, y: -99.13353677166961 },
  { x: 14.59524288345538, y: -99.36009545392301 },
  { x: 15.867706483035162, y: -99.57483458250314 },
  { x: 17.142238504507766, y: -99.77772460852582 },
  { x: 18.41920830892548, y: -99.96873598310687 },
  { x: 19.697345294268427, y: -100.1475953790676 },
  { x: 20.97758025038838, y: -100.31436928139739 },
  { x: 22.258967612991484, y: -100.46885823512802 },
  { x: 23.54202448755093, y: -100.61106962748059 },
  { x: 24.826071249730514, y: -100.74082616514993 },
  { x: 26.11131474171951, y: -100.85810568647291 },
  { x: 27.397533346886558, y: -100.96281954479701 },
  { x: 28.685185072936488, y: -101.05492341679594 },
  { x: 29.973575521090996, y: -101.13429910693299 },
  { x: 31.262675142465902, y: -101.20088751743975 },
  { x: 32.55260213259793, y: -101.2546295505479 },
  { x: 33.84273596491926, y: -101.29542178516276 },
  { x: 35.13319483496658, y: -101.32323467240016 },
  { x: 36.42380144943483, y: -101.33798695282862 },
  { x: 37.71485129716582, y: -101.33964169034287 },
  { x: 39.005369264981525, y: -101.32813239995353 },
  { x: 40.29653730824925, y: -101.30339998389222 },
  { x: 41.58681888499148, y: -101.26538534439058 },
  { x: 42.87680497289188, y: -101.21398506035395 },
  { x: 44.166584218603, y: -101.14921390622445 },
  { x: 45.45459053126313, y: -101.07112359254938 },
  { x: 46.74221270842887, y: -100.97958853657097 },
  { x: 48.028771125764024, y: -100.87463089995235 },
  { x: 49.314147587731846, y: -100.7562137465883 },
  { x: 50.59769201888032, y: -100.62424104260522 },
  { x: 51.8803499835033, y: -100.47872017522415 },
  { x: 53.16117591730691, y: -100.3197250166556 },
  { x: 54.44079034685902, y: -100.14715953302589 },
  { x: 55.718631843360136, y: -99.96107543488237 },
  { x: 56.99375484251641, y: -99.76148010944611 },
  { x: 58.267075359737504, y: -99.54829229728561 },
  { x: 59.53782512403466, y: -99.3216671300428 },
  { x: 60.80612233094461, y: -99.0816046077177 },
  { x: 62.071376002783694, y: -98.82820076418388 },
  { x: 63.33426576388813, y: -98.56118965948373 },
  { x: 64.59440747876353, y: -98.28082245913278 },
  { x: 65.8510919741895, y: -97.98551091060621 },
  { x: 67.10381691913493, y: -97.67431683683115 },
  { x: 68.35249366694725, y: -97.34678223010282 },
  { x: 69.59661988659538, y: -97.00305483484212 },
  { x: 70.83628422473184, y: -96.64255844780747 },
  { x: 72.07062976371533, y: -96.26552946007233 },
  { x: 73.30007018792443, y: -95.87162067224756 },
  { x: 74.52377812860199, y: -95.46064001658596 },
  { x: 75.74178313463219, y: -95.03249884643499 },
  { x: 76.9529327995319, y: -94.58739661676287 },
  { x: 78.15814313871078, y: -94.12477928599118 },
  { x: 79.35623219680151, y: -93.64483892186712 },
  { x: 80.5470817782674, y: -93.1473391333172 },
  { x: 81.73107601860276, y: -92.63196226983648 },
  { x: 82.9063828869883, y: -92.09933624521382 },
  { x: 84.07371155664437, y: -91.54895134119708 },
  { x: 85.23276653872914, y: -90.9807336855758 },
  { x: 86.38304550221152, y: -90.39476453778147 },
  { x: 87.5238392738711, y: -89.79122857834025 },
  { x: 88.65482281598187, y: -89.17016274335738 },
  { x: 89.77611432408058, y: -88.53135280342251 },
  { x: 90.88765470039881, y: -87.87466578855681 },
  { x: 91.98838018510601, y: -87.20062619145456 },
  { x: 93.07784754493943, y: -86.5094039181998 },
  { x: 94.156529562046, y: -85.80058528441394 },
  { x: 95.22345112324767, y: -85.07463568502291 },
  { x: 96.27875997296533, y: -84.33148124781624 },
  { x: 97.32198332905212, y: -83.57136575108841 },
  { x: 98.35288480043448, y: -82.79442216481827 },
  { x: 99.37075521389208, y: -82.0011823689211 },
  { x: 100.37574231384582, y: -81.19149861897603 },
  { x: 101.36775745364315, y: -80.36544478719347 },
  { x: 102.34623920448459, y: -79.52346410683616 },
  { x: 103.31092162641251, y: -78.66574864565133 },
  { x: 104.2618933660794, y: -77.79229101641793 },
  { x: 105.19817931030727, y: -76.9041180428613 },
  { x: 106.12016359459051, y: -76.00094162336066 },
  { x: 107.02790531669743, y: -75.08278391957916 },
  { x: 107.92037026568165, y: -74.15076040189471 },
  { x: 108.79811987034269, y: -73.20448693481292 },
  { x: 109.66085864183864, y: -72.24429594328087 },
  { x: 110.50885252012722, y: -71.27006184454076 },
  { x: 111.34124458756708, y: -70.28295181951783 },
  { x: 112.15800529527404, y: -69.28312099985406 },
  { x: 112.95889825217462, y: -68.27102739325426 },
  { x: 113.74430759376325, y: -67.24652325529753 },
  { x: 114.51381963566132, y: -66.21019956366754 },
  { x: 115.26761167117394, y: -65.16214496501684 },
  { x: 116.00527001592256, y: -64.10306863256581 },
  { x: 116.72714925651736, y: -63.03273417524099 },
  { x: 117.43304255076907, y: -61.9516439240735 },
  { x: 118.12283170314096, y: -60.86024111232609 },
  { x: 118.7965462625172, y: -59.758717807745924 },
  { x: 119.45380209340341, y: -58.64788660464808 },
  { x: 120.09507197794653, y: -57.527392916422336 },
  { x: 120.71985358511543, y: -56.39816753292046 },
  { x: 121.32876744147799, y: -55.25947173203789 },
  { x: 121.92104527604542, y: -54.11281250686795 },
  { x: 122.49695302877537, y: -52.957731849705795 },
  { x: 123.05660889520458, y: -51.79443660274074 },
  { x: 123.59977648425959, y: -50.623562066982686 },
  { x: 124.12654444259293, y: -49.4450195957791 },
  { x: 124.63679457466787, y: -48.259178550182284 },
  { x: 125.13034958717934, y: -47.06620144905523 },
  { x: 125.60685489351712, y: -45.86707818001807 },
  { x: 126.0666650802914, y: -44.6609518254295 },
  { x: 126.50951420754454, y: -43.448236069668084 },
  { x: 126.93495904201382, y: -42.2296696348384 },
  { x: 127.34276319262571, y: -41.00522297205627 },
  { x: 127.7328675616119, y: -39.774290329195935 },
  { x: 128.10435613356267, y: -38.53821618048772 },
  { x: 128.45693341963627, y: -37.296394773805886 },
  { x: 128.78959475777037, y: -36.04919547020271 },
  { x: 129.1011581925977, y: -34.796913758520034 },
  { x: 129.39008718214072, y: -33.53873704444282 },
  { x: 129.6529540558342, y: -32.27510856123381 },
  { x: 129.88213520155884, y: -31.00487590240985 },
  { x: 128.89709359842874, y: -30.881139949892834 },
  { x: 127.61668134900368, y: -31.04541697150916 },
  { x: 126.33609180627354, y: -31.209723542009666 },
  { x: 125.05565000796429, y: -31.37400056362599 },
  { x: 123.77559234514943, y: -31.53823326191604 },
  { x: 124.30658579392097, y: -31.47024127941057 },
  { x: 125.58661390785166, y: -31.30620064886771 },
  { x: 126.86717390169763, y: -31.14208614611439 },
  { x: 128.1475270533543, y: -30.97800119224526 },
  { x: 129.42749606951662, y: -30.81397533614449 },
  { x: 130.70826290555186, y: -30.649831284506988 },
  { x: 131.98837966613507, y: -30.485775879522038 },
  { x: 133.26864417113921, y: -30.321705700094995 },
  { x: 134.54929281163774, y: -30.157576422899588 },
  { x: 135.82955731664188, y: -29.993506243472545 },
  { x: 137.11011731048785, y: -29.829391740719227 },
  { x: 138.39032271772362, y: -29.665336335734278 },
  { x: 139.67058722272776, y: -29.501266156307235 },
  { x: 140.9513836076472, y: -29.337122104669735 },
  { x: 142.23176630818804, y: -29.173037150800603 },
  { x: 143.5117057754662, y: -29.008996520257742 },
  { x: 144.79197028047034, y: -28.844926340830696 },
  { x: 146.07211658993774, y: -28.68087093584575 },
  { x: 147.35252883936278, y: -28.51677120753452 },
  { x: 148.6326160510618, y: -28.35273057699166 },
  { x: 149.91329424044451, y: -28.18860129979625 },
  { x: 151.19373603875374, y: -28.02450157148503 },
  { x: 152.47447332590482, y: -27.86037229428962 },
  { x: 153.75438324429877, y: -27.69634643818885 },
  { x: 155.03485459149218, y: -27.532246709877626 },
  { x: 156.31520774314887, y: -27.36816175600849 },
  { x: 157.5955313459214, y: -27.204076802139358 },
  { x: 158.87588449757806, y: -27.039991848270223 },
  { x: 160.1561490025822, y: -26.87592166884318 },
  { x: 161.4367089964282, y: -26.71180716608986 },
  { x: 162.71632342598028, y: -26.54782563331537 },
  { x: 163.99652883321605, y: -26.383755453888323 },
  { x: 165.27670469156763, y: -26.219700048903373 },
  { x: 166.55729423429779, y: -26.055585546150056 },
  { x: 167.83752919041774, y: -25.891515366723016 },
  { x: 169.1179414398428, y: -25.727415638411788 },
  { x: 170.3980877493102, y: -25.563360233426838 },
  { x: 171.67876593869292, y: -25.39923095623143 },
  { x: 172.9582326238241, y: -25.235264197899028 },
  { x: 174.23834938440731, y: -25.071208792914078 },
  { x: 175.51861388941145, y: -24.907138613487035 },
  { x: 176.79881929664722, y: -24.74306843405999 },
  { x: 178.07905425276718, y: -24.57899825463295 },
  { x: 179.35928920888713, y: -24.414928075205907 },
  { x: 180.63937642058616, y: -24.250887444663046 },
  { x: 181.91961137670611, y: -24.086817265236007 },
  { x: 183.20076234823577, y: -23.92262889027223 },
  { x: 184.48099730435572, y: -23.758558710845186 },
  { x: 185.76149820043332, y: -23.59445898253396 },
  { x: 187.0417036076691, y: -23.43038880310692 },
  { x: 188.3220567593258, y: -23.266303849237783 },
  { x: 189.602173519909, y: -23.102248444252833 },
  { x: 190.88276306263916, y: -22.938133941499515 },
  { x: 192.1627911765698, y: -22.774093310956655 },
  { x: 193.4423169594694, y: -22.610111778182162 },
  { x: 194.7226405622419, y: -22.44602682431303 },
  { x: 196.00284596947765, y: -22.28197141932808 },
  { x: 197.2832877677869, y: -22.117871691016852 },
  { x: 198.56375911498031, y: -21.953771962705627 },
  { x: 199.8443191088263, y: -21.78965745995231 },
  { x: 201.1244358694095, y: -21.62560205496736 },
  { x: 202.40514360767642, y: -21.46148755221404 },
  { x: 203.68520127049126, y: -21.29743214722909 },
  { x: 204.9657908132214, y: -21.13331764447577 },
  { x: 206.2457893782679, y: -20.969277013932913 },
  { x: 207.52614252992458, y: -20.805192060063778 },
  { x: 208.80652523046547, y: -20.641107106194642 },
  { x: 210.08664199104865, y: -20.477051701209692 },
  { x: 209.99116954625288, y: -19.701171874770147 },
  { x: 209.25563872116544, y: -18.640869263625518 },
  { x: 208.5199010538887, y: -17.580271163639054 },
  { x: 207.78413383772784, y: -16.519658289210497 },
  { x: 207.04833707268276, y: -15.458971542571483 },
  { x: 206.31277669871113, y: -14.398654156984762 },
  { x: 205.57703903143442, y: -13.338056056998296 },
  { x: 204.8411536197368, y: -12.277265889264642 },
  { x: 204.1053864035759, y: -11.216653014836087 },
  { x: 203.36976693183593, y: -10.156246982596814 },
  { x: 202.98675429505371, y: -8.945540550959855 },
  { x: 202.73337261318304, y: -7.679961841394752 },
  { x: 202.48005002908073, y: -6.4144865529242905 },
  { x: 202.22669789609427, y: -5.1490260388959195 },
  { x: 201.97334576310777, y: -3.883447329330817 },
  { x: 201.71987543458457, y: -2.6172924165241422 },
  { x: 201.4664642038297, y: -1.3514773158855735 },
  { x: 201.21305297307484, y: -0.08564744080491364 },
  { x: 200.95970084008835, y: 1.1799312687601895 },
  { x: 200.7062896093335, y: 2.445746369398758 },
  { x: 200.45287837857865, y: 3.711561470037326 },
  { x: 200.19949669670797, y: 4.977258375139162 },
  { x: 199.9460854659531, y: 6.24307347577773 },
  { x: 199.69267423519827, y: 7.509006771953032 },
  { x: 199.4392630044434, y: 8.7748218725916 },
  { x: 199.18588132257275, y: 10.040415356598794 },
  { x: 198.9324700918179, y: 11.306230457237362 },
  { x: 198.6791179588314, y: 12.571794392360372 },
  { x: 198.42570672807656, y: 13.837624267441035 },
  { x: 198.17235459509007, y: 15.103217751448227 },
  { x: 197.9189433643352, y: 16.369018077644704 },
  { x: 197.66559123134874, y: 17.6346115616519 },
  { x: 197.4121800005939, y: 18.900426662290467 },
  { x: 197.1588278676074, y: 20.16600537185557 },
  { x: 196.90541663685255, y: 21.431820472494138 },
  { x: 196.65206450386606, y: 22.697413956501332 },
  { x: 196.3986828219954, y: 23.962963117182255 },
  { x: 196.1453011401247, y: 25.228763443378732 },
  { x: 195.8919490071382, y: 26.494342152943833 },
  { x: 195.63853777638337, y: 27.76014247914031 },
  { x: 195.38515609451272, y: 29.025735963147508 },
  { x: 195.13177441264205, y: 30.291551063786073 },
  { x: 194.87839273077137, y: 31.557129773351175 },
  { x: 194.62501104890072, y: 32.82291532510556 },
  { x: 194.37162936703, y: 34.08849403467067 },
  { x: 194.11824768515936, y: 35.354294360867144 },
  { x: 193.8648660032887, y: 36.61987307043224 },
  { x: 193.61145477253385, y: 37.885717719955 },
  { x: 193.35810263954735, y: 39.15131120396219 },
  { x: 193.10475050656086, y: 40.4168899135273 },
  { x: 192.85133927580603, y: 41.682690239723776 },
  { x: 192.59798714281953, y: 42.948268949288874 },
  { x: 192.34457591206467, y: 44.21405450104326 },
  { x: 192.09122377907818, y: 45.479647985050455 },
  { x: 191.83781254832334, y: 46.74546308568902 },
  { x: 191.58446041533688, y: 48.01102702081203 },
  { x: 191.331049184582, y: 49.27685689589269 },
  { x: 191.07766750271134, y: 50.54249470322616 },
  { x: 190.82425627195647, y: 51.80830980386474 },
  { x: 190.57090413896998, y: 53.073888513429836 },
  { x: 190.31749290821514, y: 54.3397036140684 },
  { x: 190.06414077522868, y: 55.60528232363351 },
  { x: 189.8107886422422, y: 56.87086103319861 },
  { x: 189.55737741148732, y: 58.13664658495299 },
  { x: 189.30402527850083, y: 59.4022252945181 },
  { x: 189.050614047746, y: 60.668040395156666 },
  { x: 188.79723236587532, y: 61.93364865360595 },
  { x: 188.54382113512048, y: 63.19946375424452 },
  { x: 188.290469002134, y: 64.46504246380962 },
  { x: 188.03705777137912, y: 65.73082801556401 },
  { x: 189.07484413277618, y: 66.06626694881133 },
  { x: 190.35575871323235, y: 66.2268060365785 },
  { x: 191.63640735373085, y: 66.38728602657727 },
  { x: 192.91732193418704, y: 66.54779556546025 },
  { x: 194.19800012356976, y: 66.70830510434321 },
  { x: 195.47876695960497, y: 66.86881464322619 },
  { x: 196.75994748001878, y: 67.02935373099335 },
  { x: 198.0404779249806, y: 67.18983372099213 },
  { x: 199.32115611436328, y: 67.35031371099092 },
  { x: 200.60171610820927, y: 67.51079370098971 },
  { x: 201.88245339536033, y: 67.67130323987267 },
  { x: 202.81389332258217, y: 68.23592331884466 },
  { x: 203.1578718833584, y: 69.48001998960859 },
  { x: 203.5018504441347, y: 70.72411666037254 },
  { x: 203.8458881026793, y: 71.96839062444158 },
  { x: 204.1898371145714, y: 73.21242819743715 },
  { x: 204.53387477311603, y: 74.456672612622 },
  { x: 204.87782378500813, y: 75.70065108784921 },
  { x: 205.221743248016, y: 76.94462956307642 },
  { x: 205.56575135767645, y: 78.18881488049291 },
  { x: 205.90970036956853, y: 79.43285245348848 },
  { x: 206.2537380281132, y: 80.67709686867333 },
  { x: 206.59771658888943, y: 81.9211639905531 },
  { x: 206.94172469854988, y: 83.16540840573795 },
  { x: 207.28567371044196, y: 84.40944597873353 },
  { x: 207.6297113689866, y: 85.65369039391837 },
  { x: 207.97366038087867, y: 86.89769841802978 },
  { x: 208.31766849053912, y: 88.14194283321463 },
  { x: 208.6616175024312, y: 89.3859804062102 },
  { x: 209.0056551609758, y: 90.63022482139505 },
  { x: 209.3496041728679, y: 91.87423284550646 },
  { x: 209.69355318476, y: 93.11827041850201 },
  { x: 210.03756129442044, y: 94.36248528480269 },
  { x: 210.3815398551967, y: 95.60652285779825 },
  { x: 210.72554796485716, y: 96.8507672729831 },
  { x: 211.0694969767492, y: 98.09477529709451 },
  { x: 211.0003525877606, y: 99.32920948273056 },
  { x: 210.59768994299657, y: 100.55548817633205 },
  { x: 210.1949682004642, y: 101.78200326100699 },
  { x: 209.79230555570012, y: 103.00828195460848 },
  { x: 209.38958381316772, y: 104.23473794151506 },
  { x: 208.98695071728787, y: 105.46101663511656 },
  { x: 208.58428807252383, y: 106.68732487760222 },
  { x: 208.18156632999145, y: 107.91381041339301 },
  { x: 207.77890368522742, y: 109.1400891069945 },
  { x: 207.3762114915792, y: 110.36648599613271 },
  { x: 206.97357839569932, y: 111.59273514085002 },
  { x: 206.57085665316694, y: 112.81925022552498 },
  { x: 206.1681940084029, y: 114.04552891912647 },
  { x: 205.76547226587047, y: 115.27204400380141 },
  { x: 205.36280962110644, y: 116.4983226974029 },
  { x: 204.96008787857406, y: 117.72477868430948 },
  { x: 204.55742523381002, y: 118.95105737791098 },
  { x: 204.15470349127762, y: 120.17757246258594 },
  { x: 203.75204084651358, y: 121.40385115618743 },
  { x: 203.34940775063373, y: 122.63010030090473 },
  { x: 202.94668600810132, y: 123.85661538557969 },
  { x: 202.5439938144531, y: 125.08292362806536 },
  { x: 202.1412720719207, y: 126.30943871274032 },
  { x: 201.73860942715666, y: 127.53574695522599 },
  { x: 201.33588768462428, y: 128.76226203990095 },
  { x: 200.93322503986022, y: 129.9885998312708 },
  { x: 200.53047374844363, y: 131.21514446482993 },
  { x: 200.1278406525638, y: 132.44136406066306 },
  { x: 199.21835554629007, y: 132.92348365499564 },
  { x: 197.92993554925138, y: 132.84851813582293 },
  { x: 196.641249612255, y: 132.77352306776604 },
  { x: 195.35280006633215, y: 132.69855754859336 },
  { x: 194.06440961817762, y: 132.62359202942065 },
  { x: 192.7756941322971, y: 132.54862651024797 },
  { x: 191.48724458637423, y: 132.47366099107526 },
  { x: 190.19847000272534, y: 132.39866592301837 },
  { x: 188.9099613590341, y: 132.32370040384566 },
  { x: 187.62112767761684, y: 132.2487053357888 },
  { x: 186.3324712895047, y: 132.1737398166161 },
  { x: 185.0436671569716, y: 132.0987447485592 },
  { x: 183.75521761104875, y: 132.02377922938652 },
  { x: 182.46629528297893, y: 131.9488137102138 },
  { x: 181.1776093459826, y: 131.87381864215695 },
  { x: 179.88907115340717, y: 131.79885312298424 },
  { x: 178.60038521641084, y: 131.72388760381153 },
  { x: 177.31190612160378, y: 131.64889253575467 },
  { x: 176.02322018460742, y: 131.57392701658196 },
  { x: 174.7348001875687, y: 131.49896149740928 },
  { x: 173.44611425057238, y: 131.42399597823658 },
  { x: 172.1575169602286, y: 131.34900091017968 },
  { x: 170.86912651207408, y: 131.27403539100698 },
  { x: 170.18678367851638, y: 131.83082501567043 },
  { x: 170.2086794016961, y: 133.12149072790703 },
  { x: 170.23057512487583, y: 134.41218598902785 },
  { x: 170.25247084805557, y: 135.702940347917 },
  { x: 170.27436657123528, y: 136.9934878646169 },
  { x: 170.29626229441502, y: 138.2841535768535 },
  { x: 170.31815801759475, y: 139.5747010935534 },
  { x: 170.34005374077444, y: 140.8653372569058 },
  { x: 170.36194946395418, y: 142.15591432248988 },
  { x: 170.38384518713391, y: 143.4465209369581 },
  { x: 170.40574091031363, y: 144.73709800254218 },
  { x: 170.42763663349336, y: 146.02782281254716 },
  { x: 170.4495323566731, y: 147.3182816825945 },
  { x: 170.4714280798528, y: 148.60906559036783 },
  { x: 170.49332380303255, y: 149.89976085148862 },
  { x: 170.5152195262123, y: 151.19019017265177 },
  { x: 170.53711524939203, y: 152.48073768935166 },
  { x: 170.55901097257174, y: 153.7713147549357 },
  { x: 170.58090669575148, y: 155.06198046717233 },
  { x: 170.60280241893122, y: 156.3525575327564 },
  { x: 170.62469814211093, y: 157.64316414722464 },
  { x: 170.64659386529067, y: 158.93382985946124 },
  { x: 170.6684895884704, y: 160.2243182783928 },
  { x: 170.6903853116501, y: 161.51492489286105 },
  { x: 170.71228103482983, y: 162.80556105621346 },
  { x: 171.05623004672194, y: 164.0175085409861 },
  { x: 171.63098539296874, y: 165.1733426946949 },
  { x: 172.20571119033136, y: 166.32917684840373 },
  { x: 172.5214114689443, y: 166.9663098891612 },
  { x: 171.94263747444862, y: 165.8124259618085 },
  { x: 171.36392257772124, y: 164.65860113222413 },
  { x: 170.7852076809939, y: 163.50480585152394 },
  { x: 169.6221635995444, y: 163.26823748475348 },
  { x: 168.33194112057052, y: 163.22636671586596 },
  { x: 167.0418368371334, y: 163.18375722487383 },
  { x: 165.7517916514646, y: 163.14085224503984 },
  { x: 164.46174646579587, y: 163.0977699719008 },
  { x: 163.17181947566382, y: 163.05451040545665 },
  { x: 161.88177428999504, y: 163.01110309459156 },
  { x: 160.59167000655793, y: 162.9676957837265 },
  { x: 159.30165436977336, y: 162.92405208178795 },
  { x: 158.01149098856786, y: 162.8804083798494 },
  { x: 156.7214162540149, y: 162.83673512902666 },
  { x: 155.43137106834612, y: 162.7930027804356 },
  { x: 154.1414145293299, y: 162.7491522363078 },
  { x: 152.85136934366113, y: 162.70533124106416 },
  { x: 151.56132415799237, y: 162.6614806969363 },
  { x: 150.27121987455524, y: 162.61763015280852 },
  { x: 148.9811155911181, y: 162.57360231537558 },
  { x: 147.69109995433354, y: 162.52960402682683 },
  { x: 146.40129115973824, y: 162.4856057382781 },
  { x: 145.11124597406945, y: 162.44160744972936 },
  { x: 143.82123033728487, y: 162.39760916118064 },
  { x: 142.53115560273193, y: 162.35352222597936 },
  { x: 141.24113996594735, y: 162.30940574189387 },
  { x: 139.9510652313944, y: 162.26525970892422 },
  { x: 138.66116779014652, y: 162.22114322483873 },
  { x: 137.37103395782523, y: 162.1769971918691 },
  { x: 136.08081147885136, y: 162.13285115889943 },
  { x: 134.79097313537187, y: 162.088734674814 },
  { x: 133.50098704747148, y: 162.04633202601113 },
  { x: 132.2109418618027, y: 162.00921862747708 },
  { x: 130.92030569845028, y: 161.97736493032758 },
  { x: 129.62984682840295, y: 161.9511846189413 },
  { x: 128.33882652955614, y: 161.93050040001307 },
  { x: 127.04792442624606, y: 161.9154009201955 },
  { x: 125.75699277405181, y: 161.906122570562 },
  { x: 124.46612021962589, y: 161.90263580222836 },
  { x: 123.17536586073675, y: 161.9049110663105 },
  { x: 121.88467059961594, y: 161.9131552049976 },
  { x: 120.59382759407424, y: 161.9275455115948 },
  { x: 119.30330962625854, y: 161.94799333944954 },
  { x: 118.01267346290611, y: 161.97464643298275 },
  { x: 116.72224414174295, y: 162.00759343884698 },
  { x: 115.43205121165326, y: 162.0469230036948 },
  { x: 114.1421833192896, y: 162.09278287194707 },
  { x: 112.85249272023104, y: 162.14529123914056 },
  { x: 111.56303851224594, y: 162.204566300812 },
  { x: 110.27393889087104, y: 162.27066715472975 },
  { x: 108.98519385610632, y: 162.34371199643053 },
  { x: 107.69686250572019, y: 162.42390766810365 },
  { x: 106.40903348636515, y: 162.51131326751747 },
  { x: 105.12173634692542, y: 162.60616518574543 },
  { x: 103.83497108740099, y: 162.7086111672085 },
  { x: 102.54888545221276, y: 162.8188285052117 },
  { x: 101.26347944136076, y: 162.9369353952918 },
  { x: 99.97884170149752, y: 163.06313867963812 },
  { x: 98.69506087927557, y: 163.1976747493241 },
  { x: 97.41231426800005, y: 163.3408981909599 },
  { x: 96.1304836721342, y: 163.49286810231396 },
  { x: 94.84977593386732, y: 163.65399816776477 },
  { x: 93.57027969985195, y: 163.82461342503836 },
  { x: 92.292142714509, y: 164.0050093629766 },
  { x: 91.01545362449102, y: 164.1955110193055 },
  { x: 89.74044882087149, y: 164.3968571161296 },
  { x: 88.46724649918711, y: 164.60937269117497 },
  { x: 87.1960830505114, y: 164.8337078198936 },
  { x: 85.92722441480197, y: 165.0706898710426 },
  { x: 84.66096608090065, y: 165.32126440891585 },
  { x: 83.39786947760695, y: 165.58693842660674 },
  { x: 82.13834828929939, y: 165.8693075638611 },
  { x: 80.88337762915604, y: 166.17135625798142 },
  { x: 79.63487817464879, y: 166.4987874436151 },
  { x: 79.05004665889554, y: 166.04961485514676 },
  { x: 79.1273465399187, y: 164.7611062114555 },
  { x: 79.18656250382178, y: 163.4716815523546 },
  { x: 79.23002891245523, y: 162.18160681780165 },
  { x: 79.25818899908178, y: 160.89111839887016 },
  { x: 79.27142689919583, y: 159.6003935888652 },
  { x: 79.2693880261872, y: 158.3094914855551 },
  { x: 79.25177689121402, y: 157.01885532220268 },
  { x: 79.21779567440338, y: 155.7284555499237 },
  { x: 79.16682384918742, y: 154.43873540198095 },
  { x: 79.09788630238809, y: 153.15001991610043 },
  { x: 79.00974198086969, y: 151.8622204456296 },
  { x: 78.90109073372818, y: 150.57598706602045 },
  { x: 78.76652511515803, y: 149.29220624379852 },
  { x: 78.58952729890085, y: 148.01365557407698 },
  { x: 78.37305217337496, y: 146.7411919744972 },
  { x: 78.12185710893385, y: 145.47517003166936 },
  { x: 77.83978346052132, y: 144.21556019670925 },
  { x: 77.52984521432408, y: 142.96248066515363 },
  { x: 77.19467222103438, y: 141.7160496325392 },
  { x: 76.83612606035582, y: 140.47608980556092 },
  { x: 76.45606831199191, y: 139.24257163533457 },
  { x: 76.05568093130998, y: 138.0153473774392 },
  { x: 75.63602767814062, y: 136.79480116736926 },
  { x: 75.1975222368624, y: 135.5807557118196 },
  { x: 74.74028280301205, y: 134.37368379293716 },
  { x: 74.26330471452735, y: 133.17432413282654 },
  { x: 73.8429127392534, y: 132.03562833194397 },
  { x: 75.13245559389107, y: 131.97629417250417 },
  { x: 76.42196889964454, y: 131.9174623440955 },
  { x: 77.71160040093473, y: 131.8589555534128 },
  { x: 79.00117280445657, y: 131.80068515380358 },
  { x: 80.29053836578912, y: 131.74279888968877 },
  { x: 81.57996302489003, y: 131.68520811441576 },
  { x: 82.86947633064351, y: 131.6277946324479 },
  { x: 84.15890098974442, y: 131.57079483485856 },
  { x: 85.44844384438208, y: 131.5140018794585 },
  { x: 86.73804579678811, y: 131.4574453151319 },
  { x: 88.02758865142577, y: 131.40130243518388 },
  { x: 89.31710195717922, y: 131.34533684854097 },
  { x: 90.60667436070108, y: 131.28969629962407 },
  { x: 91.89636495975962, y: 131.23438078843319 },
  { x: 93.18590781439728, y: 131.17930166831576 },
  { x: 94.47562796234003, y: 131.1246066836927 },
  { x: 95.76522991474606, y: 131.07023673679566 },
  { x: 97.05495006268882, y: 131.01610318097212 },
  { x: 98.34464066174739, y: 130.96244240729547 },
  { x: 99.63439035857432, y: 130.90913622022904 },
  { x: 100.92402185986451, y: 130.85615507088863 },
  { x: 102.21371245892308, y: 130.8035285081584 },
  { x: 103.50340305798166, y: 130.75140427645928 },
  { x: 104.79324140146115, y: 130.69969372913874 },
  { x: 106.08299109828808, y: 130.64842641508093 },
  { x: 107.37271124623082, y: 130.5976023342859 },
  { x: 108.66260868747867, y: 130.54733968229033 },
  { x: 109.95259477537907, y: 130.49760891021006 },
  { x: 111.24246266774274, y: 130.4484986646976 },
  { x: 112.53244875564314, y: 130.3999498479847 },
  { x: 113.82240529465936, y: 130.35208065560795 },
  { x: 115.11239138255976, y: 130.3049501853358 },
  { x: 116.40246611711271, y: 130.25855843716823 },
  { x: 117.69224536282383, y: 130.21302360664197 },
  { x: 118.98234964626096, y: 130.16840479152538 },
  { x: 120.27248347858227, y: 130.12476108958683 },
  { x: 121.56249911536686, y: 130.08244708743655 },
  { x: 122.85266249657235, y: 130.04131504065356 },
  { x: 124.1429440733146, y: 130.00154224254302 },
  { x: 125.43331429670937, y: 129.96360147525183 },
  { x: 126.72359587345161, y: 129.92755183654836 },
  { x: 128.0139660968464, y: 129.89380701081117 },
  { x: 129.30445451577788, y: 129.8628988779556 },
  { x: 130.5950020324778, y: 129.83562525785453 },
  { x: 131.88560864694603, y: 129.81290216591768 },
  { x: 133.17627435918263, y: 129.79762539279497 },
  { x: 134.46708781584016, y: 129.79700486622713 },
  { x: 135.7578717236135, y: 129.80799705114327 },
  { x: 137.04856698473432, y: 129.8274106680516 },
  { x: 138.33920314808674, y: 129.85329549059605 },
  { x: 139.62969156701826, y: 129.88438091675675 },
  { x: 140.91988449710792, y: 129.91966228447146 },
  { x: 142.21016607385016, y: 129.95851906717232 },
  { x: 143.50018171063476, y: 130.00047848271242 },
  { x: 144.79031554295605, y: 130.04503820006065 },
  { x: 146.08015388643554, y: 130.0920209259119 },
  { x: 147.3700217787992, y: 130.14110162254013 },
  { x: 148.6598601222787, y: 130.19198480110353 },
  { x: 149.9494916235689, y: 130.2447295593705 },
  { x: 151.23918222262748, y: 130.29892221296242 },
  { x: 152.5287546261493, y: 130.35453321299514 },
  { x: 153.81832702967114, y: 130.4115330105845 },
  { x: 155.1078698843088, y: 130.46974431242532 },
  { x: 156.39732409229387, y: 130.52904892298093 },
  { x: 157.68674875139484, y: 130.589387744483 },
  { x: 158.97620295937992, y: 130.65073122804725 },
  { x: 160.2655389718283, y: 130.71304982478955 },
  { x: 161.55496363092922, y: 130.77622533917315 },
  { x: 162.84418144784087, y: 130.84025777119808 },
  { x: 164.133487911405, y: 130.90502892532757 },
  { x: 165.42261708166413, y: 130.97056835044583 },
  { x: 166.71171670303903, y: 131.03687604655286 },
  { x: 168.00066857999303, y: 131.10383381811192 },
  { x: 169.28944316364192, y: 131.171441665123 },
  { x: 170.57851323613264, y: 131.23969958758613 },
  { x: 171.8673469175499, y: 131.30854848773293 },
  { x: 173.1562987945039, y: 131.37795881667918 },
  { x: 174.44525067145784, y: 131.44790102554074 },
  { x: 175.7341434506435, y: 131.5183751143176 },
  { x: 177.02300668094495, y: 131.5894992785465 },
  { x: 178.3118699112464, y: 131.66109622492232 },
  { x: 179.60070359266362, y: 131.73313640456087 },
  { x: 180.88944862742832, y: 131.80564936634636 },
  { x: 182.1781050155405, y: 131.8786351102788 },
  { x: 183.466820501421, y: 131.9521527341265 },
  { x: 184.75550643841734, y: 132.0260840423528 },
  { x: 186.0441923754137, y: 132.10042903495767 },
  { x: 187.3328192146417, y: 132.17524680970945 },
  { x: 188.62144605386965, y: 132.25056691549233 },
  { x: 189.91004334421342, y: 132.32627115676962 },
  { x: 191.19855198790466, y: 132.4023299846571 },
  { x: 192.4870901804801, y: 132.47895024134405 },
  { x: 193.77556927528718, y: 132.55604328017793 },
  { x: 195.06404837009424, y: 132.6335204545062 },
  { x: 196.3524979160171, y: 132.71144086209722 },
  { x: 197.64091791305577, y: 132.79001134514027 },
  { x: 198.9291606167894, y: 132.86923190363532 },
  { x: 200.06971799737548, y: 133.1863505286891 },
  { x: 200.709599084362, y: 134.3074351945985 },
  { x: 201.34945062246433, y: 135.42851986050792 },
  { x: 201.98933170945085, y: 136.54957497753315 },
  { x: 202.629153698669, y: 137.67060054567418 },
  { x: 203.26894613900296, y: 138.79153746716267 },
  { x: 203.90870903045274, y: 139.91241529088282 },
  { x: 204.54856056855508, y: 141.03347040790803 },
  { x: 205.18835300888904, y: 142.1544368782807 },
  { x: 205.82820454699134, y: 143.27549199530594 },
  { x: 206.46817428063042, y: 144.39675395452045 },
  { x: 207.10799626984854, y: 145.51772042489313 },
  { x: 207.74787735683506, y: 146.6388346396867 },
  { x: 208.3877288949374, y: 147.75991930559613 },
  { x: 209.02760998192392, y: 148.88100397150552 },
  { x: 209.66746152002625, y: 150.00202953964657 },
  { x: 210.30734260701277, y: 151.12314375444018 },
  { x: 210.94719414511508, y: 152.24419887146541 },
  { x: 211.5870752321016, y: 153.3652835373748 },
  { x: 212.22689722131977, y: 154.48630910551586 },
  { x: 212.86680785719045, y: 155.60742332030944 },
  { x: 213.50665939529276, y: 156.72847843733467 },
  { x: 214.14648138451093, y: 157.8495040054757 },
  { x: 214.78633292261324, y: 158.97055912250093 },
  { x: 215.4261549118314, y: 160.0915255928736 },
  { x: 216.06600644993372, y: 161.21258070989884 },
  { x: 216.70582843915187, y: 162.33360627803987 },
  { x: 217.3457095261384, y: 163.4546909439493 },
  { x: 217.9855610642407, y: 164.57574606097452 },
  { x: 218.62544215122722, y: 165.69683072688392 },
  { x: 219.26526414044534, y: 166.81782674614078 },
  { x: 219.9051156785477, y: 167.93888186316602 },
  { x: 220.54496721665004, y: 169.05993698019125 },
  { x: 221.18478920586816, y: 170.18096254833227 },
  { x: 221.8246111950863, y: 171.30195856758914 },
  { x: 222.46449228207283, y: 172.42304323349853 },
  { x: 223.10434382017516, y: 173.54409835052377 },
  { x: 223.74413626050912, y: 174.66500572312808 },
  { x: 224.38398779861146, y: 175.78609038903753 },
  { x: 225.02383933671376, y: 176.9071455060627 },
  { x: 225.66372042370028, y: 178.02823017197213 },
  { x: 226.30357196180262, y: 179.14928528899736 },
  { x: 226.94345304878914, y: 180.27036995490676 },
  { x: 227.5832454891231, y: 181.39133642527943 },
  { x: 228.2232743205305, y: 182.51271658003068 },
  { x: 228.86321450528538, y: 183.63386034370848 },
  { x: 229.5031251411561, y: 184.75506320515458 },
  { x: 230.14309487479514, y: 185.87629561548493 },
  { x: 230.78294641289745, y: 186.99735073251017 },
  { x: 231.42267975546307, y: 188.11819900734608 },
  { x: 232.06259039133377, y: 189.23937231990809 },
  { x: 232.70250102720445, y: 190.36051608358582 },
  { x: 233.34241166307515, y: 191.4816893961478 },
  { x: 233.9824109455984, y: 192.6029513553623 },
  { x: 234.6223215814691, y: 193.72412466792426 },
  { x: 235.26223221733977, y: 194.8452979804862 },
  { x: 235.9021133043263, y: 195.96638264639566 },
  { x: 236.54196484242863, y: 197.08743776342087 },
  { x: 237.18178683164678, y: 198.20840423379354 },
  { x: 237.8216383697491, y: 199.32948889970294 },
  { x: 237.69428267891965, y: 199.95527516893407 },
  { x: 236.40923125467785, y: 199.8335928638678 },
  { x: 235.12429802597276, y: 199.71191055880152 },
  { x: 233.83921705284678, y: 199.59019870485102 },
  { x: 232.55446111744678, y: 199.46854594866895 },
  { x: 231.26926194878408, y: 199.34683409471847 },
  { x: 229.984328720079, y: 199.2251517896522 },
  { x: 228.6993954913739, y: 199.1034694845859 },
  { x: 227.41419632271118, y: 198.9817576306354 },
  { x: 226.12896760516426, y: 198.86004577668496 },
  { x: 224.84373888761738, y: 198.73833392273448 },
  { x: 223.5587761100281, y: 198.6166516176682 },
  { x: 222.27351784359703, y: 198.49493976371772 },
  { x: 220.98855506600776, y: 198.3732574586514 },
  { x: 219.7037695817236, y: 198.25160470246934 },
  { x: 218.4186886085976, y: 198.12989284851886 },
  { x: 217.13372583100832, y: 198.00821054345258 },
  { x: 215.84879260230326, y: 197.8865282383863 },
  { x: 214.56380027582978, y: 197.76484593332 },
  { x: 213.27880794935635, y: 197.64313407936953 },
  { x: 211.99378607399873, y: 197.52145177430324 },
  { x: 210.70861645422016, y: 197.39973992035274 },
  { x: 209.4233581877891, y: 197.2780280664023 },
  { x: 208.1384545079682, y: 197.156345761336 },
  { x: 206.8532553393055, y: 197.03466345626973 },
  { x: 205.56817436617948, y: 196.91295160231925 },
  { x: 204.28324113747442, y: 196.79126929725297 },
  { x: 202.99816016434838, y: 196.66958699218668 },
  { x: 201.7127246046122, y: 196.54784558935202 },
  { x: 200.4280277669806, y: 196.42619283316992 },
  { x: 199.14297634273876, y: 196.30448097921945 },
  { x: 197.85813176068626, y: 196.18282822303735 },
  { x: 196.5729916897919, y: 196.06111636908688 },
  { x: 195.2878811677817, y: 195.9394045151364 },
  { x: 194.00288884130828, y: 195.81772221007012 },
  { x: 192.71771922152973, y: 195.69601035611964 },
  { x: 191.43260869951953, y: 195.57432805105336 },
  { x: 190.14776411746703, y: 195.45264574598707 },
  { x: 188.8625944976885, y: 195.3309338920366 },
  { x: 187.57763172009922, y: 195.2092515869703 },
  { x: 186.29263939362576, y: 195.08756928190402 },
  { x: 185.00791300710998, y: 194.96591652572192 },
  { x: 184.14892694390528, y: 194.2605846602697 },
  { x: 183.64216358016395, y: 193.07316274936906 },
  { x: 183.13548886307515, y: 191.88594768065772 },
  { x: 182.62881414598635, y: 190.6987030630622 },
  { x: 182.12213942889758, y: 189.51151754323504 },
  { x: 181.61537606515623, y: 188.32406608345025 },
  { x: 181.10870134806746, y: 187.1368510147389 },
  { x: 180.60208572874703, y: 185.9497245926801 },
  { x: 180.09535191388986, y: 184.76239132843202 },
  { x: 179.588824941222, y: 183.57544219967835 },
  { x: 179.08215022413322, y: 182.388227130967 },
  { x: 178.57547550704442, y: 181.20101206225564 },
  { x: 178.0688303388398, y: 180.01385609131268 },
  { x: 177.562155621751, y: 178.82664102260136 },
  { x: 177.05548090466223, y: 177.63939640500584 },
  { x: 176.54880618757343, y: 176.45215178741032 },
  { x: 176.04213147048463, y: 175.26493671869898 },
  { x: 175.53545675339586, y: 174.0777216499876 },
  { x: 175.02881158519128, y: 172.89053613016046 },
  { x: 174.52213686810248, y: 171.70332106144912 },
  { x: 174.01546215101368, y: 170.5161059927378 },
  { x: 173.5087874339249, y: 169.32886137514228 },
  { x: 173.0021127168361, y: 168.1416758553151 },
  { x: 172.44115669950284, y: 167.28611746267563 },
  { x: 171.58187514745632, y: 168.24938153816277 },
  { x: 170.72262314429395, y: 169.21261606476568 },
  { x: 169.86334159224742, y: 170.17588014025276 },
  { x: 169.9156726661358, y: 170.97044963593817 },
  { x: 170.74115029467677, y: 171.95625951005704 },
  { x: 171.35813099642135, y: 173.08907508298716 },
  { x: 171.86028473423013, y: 174.27791534032858 },
  { x: 172.2868819751825, y: 175.49600899301134 },
  { x: 172.65181069484467, y: 176.73395949586518 },
  { x: 172.94396051276365, y: 177.99111677343805 },
  { x: 173.16531120417974, y: 179.26263480872402 },
  { x: 173.31869946197455, y: 180.54416991574803 },
  { x: 173.40613461027257, y: 181.8317034462612 },
  { x: 173.42856221336757, y: 183.1222214140769 },
  { x: 173.38376610494592, y: 184.41208930644058 },
  { x: 173.25233266809917, y: 185.69554509093652 },
  { x: 172.93536178746632, y: 186.9465266517151 },
  { x: 172.5439277186919, y: 188.17635121141856 },
  { x: 172.08899309780784, y: 189.38442779236325 },
  { x: 171.57265589559114, y: 190.56721052844708 },
  { x: 170.9941478410531, y: 191.72091716249471 },
  { x: 170.35143006118497, y: 192.84011069981642 },
  { x: 169.64240458520985, y: 193.9184085814286 },
  { x: 168.8647961490456, y: 194.94815764632784 },
  { x: 168.01680227075704, y: 195.92093646252192 },
  { x: 167.0978024237763, y: 196.82699389823043 },
  { x: 166.1087421723973, y: 197.6557810017999 },
  { x: 165.05269460057502, y: 198.39733979926072 },
  { x: 163.9349785074625, y: 199.04245103874763 },
  { x: 162.7637198362101, y: 199.58360930367817 },
  { x: 161.548315131988, y: 200.01664820138254 },
  { x: 160.2990769553762, y: 200.34053352091425 },
  { x: 159.02670200244896, y: 200.5572154886294 },
  { x: 157.74144373601786, y: 200.67130373046064 },
  { x: 156.4510144148547, y: 200.6896240386542 },
  { x: 155.1622989289742, y: 200.62290265816858 },
  { x: 153.87869540005735, y: 200.48813019740916 },
  { x: 152.60475435626842, y: 200.2826472567994 },
  { x: 151.34508542353996, y: 200.00202150371186 },
  { x: 150.10580522089788, y: 199.6422342898976 },
  { x: 148.8933554050941, y: 199.1998874936756 },
  { x: 147.71497545275352, y: 198.67311953534224 },
  { x: 146.57870266037398, y: 198.061516730519 },
  { x: 145.49171740681194, y: 197.36599509461558 },
  { x: 144.46114097315558, y: 196.5894799671661 },
  { x: 143.4930604295466, y: 195.73590134976692 },
  { x: 142.59314916174822, y: 194.8112872147914 },
  { x: 141.76495303586236, y: 193.82142914353943 },
  { x: 141.01201791799105, y: 192.77344841709916 },
  { x: 140.33694410994238, y: 191.67384578999093 },
  { x: 139.74262740236634, y: 190.52847194128296 },
  { x: 139.23450478995255, y: 189.3423501812864 },
  { x: 138.82853267016, y: 188.11760802966245 },
  { x: 137.66770475502423, y: 187.95127736059538 },
  { x: 136.3769208472509, y: 187.95186833827904 },
  { x: 135.08610739059336, y: 187.95245931596273 },
  { x: 133.79529393393582, y: 187.95305029364638 },
  { x: 132.50459867281504, y: 187.95364127133004 },
  { x: 131.21354882508405, y: 187.95426179789789 },
  { x: 130.39002142289914, y: 188.45254463187865 },
  { x: 130.15986516399644, y: 189.721551012009 },
  { x: 129.7550749995712, y: 190.9462636147488 },
  { x: 129.18096972877643, y: 192.10076806866937 },
  { x: 128.44662085905634, y: 193.16130707088746 },
  { x: 127.60232059129066, y: 194.13707032438404 },
  { x: 126.67625856099016, y: 195.03574053904677 },
  { x: 125.75232405035085, y: 195.93600639345533 },
  { x: 124.79242854766062, y: 196.7985678716462 },
  { x: 123.7867322744865, y: 197.60767541834971 },
  { x: 122.73943117238245, y: 198.3619402360093 },
  { x: 121.65238682105205, y: 199.05752096968106 },
  { x: 120.52657433367334, y: 199.688596489181 },
  { x: 119.36305747007691, y: 200.2480750623051 },
  { x: 118.16499796087032, y: 200.72741706152445 },
  { x: 116.93470061901994, y: 201.11763962604738 },
  { x: 115.67757289033122, y: 201.4091984662827 },
  { x: 114.4002928226296, y: 201.59293342813365 },
  { x: 113.11178417893834, y: 201.6611027039442 },
  { x: 111.82253681314252, y: 201.6088307278242 },
  { x: 110.54386794788428, y: 201.43407862676494 },
  { x: 109.28750849018432, y: 201.13947625145872 },
  { x: 108.0637414517384, y: 200.73063788990044 },
  { x: 106.88004270024486, y: 200.2164873051133 },
  { x: 105.74244020807707, y: 199.60751435098237 },
  { x: 104.65335698373802, y: 198.91468166353965 },
  { x: 103.61438866697362, y: 198.1491291721221 },
  { x: 102.62423510687985, y: 197.32125808396228 },
  { x: 101.67831622640826, y: 196.44350847930127 },
  { x: 100.78041428273431, y: 195.51688502020127 },
  { x: 99.9368822859574, y: 194.54050124013685 },
  { x: 99.15428008836619, y: 193.51462307906561 },
  { x: 98.4392561889019, y: 192.4398710635554 },
  { x: 97.79887277088426, y: 191.31937737532965 },
  { x: 97.23924645333922, y: 190.15645148941687 },
  { x: 96.76551874211466, y: 188.9559689717073 },
  { x: 96.3815605410386, y: 187.72369185461665 },
  { x: 96.08997215191908, y: 186.46671187034883 },
  { x: 95.89143319909238, y: 185.1913229312349 },
  { x: 95.78538225375898, y: 183.90514864939414 },
  { x: 95.76983954067863, y: 182.6150739148412 },
  { x: 95.8420570136223, y: 181.32677211333922 },
  { x: 95.99878429532983, y: 180.04585753288305 },
  { x: 96.23715514403544, y: 178.77747167932057 },
  { x: 96.55459880681522, y: 177.52666741184703 },
  { x: 96.95090844147988, y: 176.29829074746854 },
  { x: 97.43184608044513, y: 175.10064492264056 },
  { x: 97.49428287272416, y: 173.8702293852534 },
  { x: 97.26232413188629, y: 172.60042518525012 },
  { x: 97.03042448881678, y: 171.33070963189937 },
  { x: 96.79846574797891, y: 170.06078723635932 },
  { x: 96.56653655602521, y: 168.79098303635604 },
  { x: 96.3346369129557, y: 167.52138567854203 },
  { x: 96.10267817211785, y: 166.25134508746527 },
  { x: 95.87074898016415, y: 164.98162953411455 },
  { x: 95.63884933709465, y: 163.71191398076377 },
  { x: 94.38683356536961, y: 163.91119165569506 },
  { x: 93.1159951544199, y: 164.13750655965396 },
  { x: 91.84539313454367, y: 164.36379191472864 },
  { x: 90.57446607694142, y: 164.59013636757172 },
  { x: 89.3036572148759, y: 164.8164512715306 },
  { x: 88.03281880392618, y: 165.04276617548948 },
  { x: 86.7621281373974, y: 165.2690810794484 },
  { x: 85.49120107979515, y: 165.49542553229145 },
  { x: 84.22051041326634, y: 165.72171088736616 },
  { x: 82.94970155120082, y: 165.94802579132505 },
  { x: 81.67877449359857, y: 166.17437024416813 },
  { x: 80.40787698488049, y: 166.40071469701118 },
  { x: 79.14761707446836, y: 166.63719441712908 },
  { x: 78.92257277252935, y: 167.90812147473136 },
  { x: 78.64549288554379, y: 169.16852912956438 },
  { x: 78.32952666697315, y: 170.42016076579503 },
  { x: 77.97931329163424, y: 171.6626322479289 },
  { x: 77.59751215910353, y: 172.89561853823997 },
  { x: 77.1851574803274, y: 174.11894234342313 },
  { x: 76.74354940620997, y: 175.33195358802638 },
  { x: 76.2733380122032, y: 176.53417948990275 },
  { x: 75.7751142759908, y: 177.7247926802952 },
  { x: 75.24902594199366, y: 178.9034976703618 },
  { x: 74.695427596822, y: 180.06940799357704 },
  { x: 74.11464427820182, y: 181.22190312337315 },
  { x: 73.50676463278569, y: 182.360480728719 },
  { x: 72.87208414941541, y: 183.48425434308908 },
  { x: 72.2104550836701, y: 184.59254434214716 },
  { x: 71.52229111992828, y: 185.68455290602034 },
  { x: 70.80791729591601, y: 186.7594526659515 },
  { x: 70.06712676944397, y: 187.81671174202523 },
  { x: 69.30056961596422, y: 188.85511862999013 },
  { x: 68.50845267766601, y: 189.87423009658343 },
  { x: 67.69092369897031, y: 190.8729823819745 },
  { x: 66.84872140198163, y: 191.85066631294302 },
  { x: 65.98166849339492, y: 192.80686820511036 },
  { x: 65.09056279308311, y: 193.74067204306684 },
  { x: 64.17564069211967, y: 194.651516398013 },
  { x: 63.237700010377544, y: 195.53863299896008 },
  { x: 62.27742037219293, y: 196.40116492826675 },
  { x: 61.295333657481144, y: 197.2388166970912 },
  { x: 60.292089941694215, y: 198.05093822998143 },
  { x: 59.26854614247344, y: 198.837145391443 },
  { x: 58.22514549308158, y: 199.59708359486572 },
  { x: 57.163040400001776, y: 200.3302800581027 },
  { x: 56.08252635207585, y: 201.03676433003807 },
  { x: 54.98493304909207, y: 201.71588633521984 },
  { x: 53.87088101761825, y: 202.36785291583726 },
  { x: 52.74134537083246, y: 202.99222083862756 },
  { x: 51.597064830839265, y: 203.58928559243267 },
  { x: 50.438748570859055, y: 204.15901762836836 },
  { x: 49.26748989960662, y: 204.70150559308715 },
  { x: 48.083879794765636, y: 205.21677903547325 },
  { x: 46.8892775050085, y: 205.70495615106336 },
  { x: 45.6837421281036, y: 206.16662791754118 },
  { x: 44.4685442660708, y: 206.60182388379087 },
  { x: 43.244304445477944, y: 207.01095773419104 },
  { x: 42.011790937313805, y: 207.39438405535182 },
  { x: 40.77165381703042, y: 207.75242788499926 },
  { x: 39.52454316007979, y: 208.08553245639615 },
  { x: 38.27134543298744, y: 208.3941705516893 },
  { x: 37.01244477124773, y: 208.67887405079415 },
  { x: 35.74822531035505, y: 208.93996799143665 },
  { x: 34.47960306571908, y: 209.1781024490688 },
  { x: 33.20657803733982, y: 209.3922432127442 },
  { x: 31.929268420754, y: 209.57931719850785 },
  { x: 30.64832429141365, y: 209.73840839095004 },
  { x: 29.364159333697334, y: 209.86865987242945 },
  { x: 28.077423623057083, y: 209.96927382307314 },
  { x: 26.78853084387146, y: 210.03930467858723 },
  { x: 25.498456109318507, y: 210.07801371686716 },
  { x: 24.207701750429347, y: 210.08478041134512 },
  { x: 22.91706558707692, y: 210.05868874661138 },
  { x: 21.62777389795482, y: 209.99920684275068 },
  { x: 20.34040288630463, y: 209.90565507542675 },
  { x: 19.055986763072756, y: 209.7776493091453 },
  { x: 17.775574513647705, y: 209.61448037068584 },
  { x: 16.50027422118634, y: 209.41597096674332 },
  { x: 15.230898480003699, y: 209.18188470624423 },
  { x: 13.968673568793387, y: 208.911955649231 },
  { x: 12.714678021828083, y: 208.60603605128264 },
  { x: 11.46988695228584, y: 208.26424410793592 },
  { x: 10.235659608839079, y: 207.88681621026436 },
  { x: 9.012601743613555, y: 207.47387055380457 },
  { x: 7.802190800818428, y: 207.02587992070355 },
  { x: 6.605076855905726, y: 206.5431693486873 },
  { x: 5.422766901968792, y: 206.02641846209204 },
  { x: 4.255231390123441, y: 205.47601139641216 },
  { x: 3.1038295690421016, y: 204.89289371594154 },
  { x: 1.9688717020086943, y: 204.2775973005954 },
  { x: 0.8516283910430967, y: 203.6312154590886 },
  { x: -0.24772307054959236, y: 202.95433916910477 },
  { x: -1.3282518929176033, y: 202.24823903266378 },
  { x: -2.3897216849874705, y: 201.513624222986 },
  { x: -3.4315710179597136, y: 200.75161759767047 },
  { x: -4.45348962855041, y: 199.96310562324263 },
  { x: -5.455314997896552, y: 199.1491225106489 },
  { x: -6.43669253938794, y: 198.31043653087804 },
  { x: -7.397341538624837, y: 197.44840693260244 },
  { x: -8.3373358678177, y: 196.5637133401584 },
  { x: -9.256350489240512, y: 195.65733086672387 },
  { x: -10.154355854009092, y: 194.73011642994024 },
  { x: -11.031292864355072, y: 193.7830451429855 },
  { x: -11.887087648067995, y: 192.81691482573262 },
  { x: -12.721932272895053, y: 191.8322869069811 },
  { x: -13.535457377783954, y: 190.83031379321406 },
  { x: -14.327810707155615, y: 189.81132052215744 },
  { x: -15.09885929103121, y: 188.7759867181476 },
  { x: -15.848351963895187, y: 187.72522839659413 },
  { x: -16.576318274631724, y: 186.65928194857054 },
  { x: -17.282433185514808, y: 185.5787679006446 },
  { x: -17.96615004218705, y: 184.48418858384753 },
  { x: -18.627158581364526, y: 183.37539625375828 },
  { x: -19.264468915427102, y: 182.2528932414081 },
  { x: -19.87673657014444, y: 181.11667954679692 },
  { x: -20.461686281434446, y: 179.9661050944727 },
  { x: -21.014708423364535, y: 178.79978108687885 },
  { x: -20.949715652603654, y: 177.84916393382213 },
  { x: -19.759235432190078, y: 177.34969914447404 },
  { x: -18.56893250508159, y: 176.8502934528943 },
  { x: -17.378910292372854, y: 176.3510059568513 },
  { x: -16.18860736526437, y: 175.85160026527157 },
  { x: -14.99840785925053, y: 175.35225367146023 },
  { x: -13.808104932142049, y: 174.85284797988047 },
  { x: -12.617949749454484, y: 174.3535309349533 },
  { x: -11.427543401251361, y: 173.8540661456052 },
  { x: -10.237299571911246, y: 173.35471955179386 },
  { x: -9.04687844926603, y: 172.85525476244575 },
  { x: -7.856368679968267, y: 172.35578997309767 },
  { x: -6.666065752859786, y: 171.85638428151796 },
  { x: -5.475659404656663, y: 171.35694904105404 },
  { x: -4.285474673084915, y: 170.85760244724264 },
  { x: -3.0953933626078065, y: 170.3582854023155 },
  { x: -1.9050904354993252, y: 169.85887971073575 },
  { x: -0.7146988617382943, y: 169.35944447027182 },
  { x: 0.4756040653701871, y: 168.8600683275763 },
  { x: 1.6655671803105623, y: 168.36081038041746 },
  { x: 2.855751911882311, y: 167.8614342377219 },
  { x: 4.046158260085433, y: 167.361998997258 },
  { x: 5.236357766099274, y: 166.86265240344665 },
  { x: 6.426542497671023, y: 166.3633058096353 },
  { x: 7.616830650337413, y: 165.86390011805557 },
  { x: 8.807133577445894, y: 165.36452397536002 },
  { x: 9.997421730112285, y: 164.86511828378028 },
  { x: 11.187828078315407, y: 164.36568304331635 },
  { x: 12.37823442651853, y: 163.86624780285246 },
  { x: 13.568419158090277, y: 163.3669012090411 },
  { x: 14.7588255062934, y: 162.8674659685772 },
  { x: 15.394377681747079, y: 163.75963542871958 },
  { x: 16.04414287049286, y: 164.8741602423403 },
  { x: 16.801983103138582, y: 165.9185951026786 },
  { x: 17.655399201674758, y: 166.88599602195137 },
  { x: 18.614009327903016, y: 167.74950306443608 },
  { x: 19.66060125678666, y: 168.50409291982166 },
  { x: 20.77422482943982, y: 169.15591175601818 },
  { x: 21.830021235746518, y: 169.7494010948371 },
  { x: 21.414165014194694, y: 170.97139520023202 },
  { x: 20.99833834152706, y: 172.19330065897444 },
  { x: 20.582526443301514, y: 173.4151765688326 },
  { x: 20.166670221749694, y: 174.63717067422752 },
  { x: 19.750814000197874, y: 175.8591352307383 },
  { x: 19.33491345531978, y: 177.08124753166996 },
  { x: 18.91910155709423, y: 178.30312344152813 },
  { x: 18.503215786658227, y: 179.5252357424598 },
  { x: 18.08738911399059, y: 180.747111652318 },
  { x: 17.671503343554583, y: 181.9691944043655 },
  { x: 17.255647122002763, y: 183.19121805864458 },
  { x: 16.83976135156676, y: 184.41327126180792 },
  { x: 16.42389035557285, y: 185.635294916087 },
  { x: 16.008034134021027, y: 186.8573481192503 },
  { x: 15.592177912469207, y: 188.07931267576103 },
  { x: 15.176306916475294, y: 189.30133633004016 },
  { x: 14.760435920481383, y: 190.52335998431928 },
  { x: 14.344594473371655, y: 191.74532454083 },
  { x: 13.928767800704017, y: 192.96722999957242 },
  { x: 13.512926353594288, y: 194.18919455608315 },
  { x: 13.097070132042468, y: 195.4111886614781 },
  { x: 12.681213910490646, y: 196.63318276687303 },
  { x: 12.265357688938826, y: 197.85517687226795 },
  { x: 11.849501467387006, y: 199.07717097766286 },
  { x: 11.433645245835185, y: 200.2991650830578 },
  { x: 11.017789024283365, y: 201.5211591884527 },
  { x: 10.601962351615727, y: 202.74306464719513 },
  { x: 10.186091355621814, y: 203.9651178503584 },
  { x: 9.770249908512085, y: 205.18705285798498 },
  { x: 9.354393686960265, y: 206.4090469633799 },
  { x: 9.149989280623197, y: 207.00962803440282 },
  { x: 9.565727306638285, y: 205.78781122231297 },
  { x: 9.98152443042174, y: 204.56581711691805 },
  { x: 10.397321554205194, y: 203.3438230115231 },
  { x: 10.81311867798865, y: 202.121799357244 },
  { x: 11.228930576214195, y: 200.8997461540807 },
  { x: 11.64474247443974, y: 199.6777224998016 },
  { x: 12.060480500454828, y: 198.4558761388276 },
  { x: 12.476218526469916, y: 197.23402977785355 },
  { x: 12.891986101369186, y: 196.01212431911117 },
  { x: 13.307797999594733, y: 194.79007111594788 },
  { x: 13.723595123378187, y: 193.56807701055297 },
  { x: 14.139347923835366, y: 192.34620110069477 },
  { x: 14.55513027317673, y: 191.1242660930682 },
  { x: 14.97091262251809, y: 189.9022719876733 },
  { x: 15.386709746301547, y: 188.6803074311625 },
  { x: 15.802506870085, y: 187.45825422799922 },
  { x: 16.218303993868453, y: 186.23628967148846 },
  { x: 16.63410111765191, y: 185.01426601720934 },
  { x: 17.049853918109086, y: 183.79241965623535 },
  { x: 17.465665816334635, y: 182.57033690418785 },
  { x: 17.88146294011809, y: 181.34834279879294 },
  { x: 18.297274838343636, y: 180.12628959562966 },
  { x: 18.71310151101127, y: 178.90420684358216 },
  { x: 19.128883860352634, y: 177.6822422870714 },
  { x: 19.544666209693997, y: 176.46030727944483 },
  { x: 19.960389461266995, y: 175.23849046735504 },
  { x: 20.37620135949254, y: 174.0164668130759 },
  { x: 20.792028032160175, y: 172.79435451214422 },
  { x: 21.20782515594363, y: 171.5723604067493 },
  { x: 21.62365182861127, y: 170.35027765470184 },
  { x: 22.352711448062585, y: 169.89244724316782 },
  { x: 23.56971179203056, y: 170.31966501068808 },
  { x: 24.833399373007936, y: 170.5785427850168 },
  { x: 26.1194111359857, y: 170.681816135237 },
  { x: 27.40864372733943, y: 170.63536528930106 },
  { x: 28.680014018204435, y: 170.41764911063947 },
  { x: 29.914950534871593, y: 170.04441715452185 },
  { x: 31.10343620560281, y: 169.5422634167131 },
  { x: 32.238113358236475, y: 168.92832625003942 },
  { x: 33.12839168979116, y: 168.8745768297102 },
  { x: 33.66866348819621, y: 170.04686971190907 },
  { x: 34.208905737717075, y: 171.2191921429921 },
  { x: 34.74911843835376, y: 172.39145547630673 },
  { x: 35.28939023675881, y: 173.56377790738975 },
  { x: 35.829573388511314, y: 174.7359525940519 },
  { x: 36.36987473580054, y: 175.90836367178744 },
  { x: 36.91005788755305, y: 177.08056790733374 },
  { x: 37.45035923484228, y: 178.25300853395348 },
  { x: 37.99063103324733, y: 179.4253605139207 },
  { x: 38.53084373388402, y: 180.59759429835117 },
  { x: 39.07108598340489, y: 181.76982808278163 },
  { x: 39.611357781809936, y: 182.94220961163305 },
  { x: 40.15160003133081, y: 184.11456159160025 },
  { x: 40.69184228085168, y: 185.2868249249149 },
  { x: 41.232084530372546, y: 186.45914735599794 },
  { x: 41.77232677989341, y: 187.6314106893126 },
  { x: 42.31259857829847, y: 188.8037626692798 },
  { x: 42.85289992558769, y: 189.97620329589955 },
  { x: 43.39314217510857, y: 191.14846662921423 },
  { x: 43.933354875745245, y: 192.32072996252884 },
  { x: 44.473597125266124, y: 193.49299329584352 },
  { x: 45.01386892367117, y: 194.6654043735791 },
  { x: 45.55414072207623, y: 195.8377268046621 },
  { x: 46.094264776060356, y: 197.00981284467167 },
  { x: 46.63456612334959, y: 198.1821943735231 },
  { x: 47.174837921754644, y: 199.35454635349026 },
  { x: 47.715139269043874, y: 200.52698698011005 },
  { x: 48.255411067448925, y: 201.69933896007723 },
  { x: 48.79568286585398, y: 202.87172048892862 },
  { x: 49.33592511537485, y: 204.04404292001163 },
  { x: 48.95152368103601, y: 203.20981882175244 },
  { x: 48.41128143151514, y: 202.03749639066942 },
  { x: 47.871068730878456, y: 200.8651739595864 },
  { x: 47.33082648135758, y: 199.69285152850338 },
  { x: 46.790613780720896, y: 198.52052909742034 },
  { x: 46.25037153120003, y: 197.34817711745313 },
  { x: 45.71018837944754, y: 196.17597288190686 },
  { x: 45.16997567881085, y: 195.003679999708 },
  { x: 44.62976297817416, y: 193.83138711750917 },
  { x: 44.08952072865329, y: 192.65903513754196 },
  { x: 43.549308028016604, y: 191.48671270645892 },
  { x: 43.00906577849574, y: 190.3143902753759 },
  { x: 42.46882352897487, y: 189.14203829540872 },
  { x: 41.92858127945401, y: 187.9697158643257 },
  { x: 41.38836857881732, y: 186.79739343324266 },
  { x: 40.848126329296456, y: 185.62504145327546 },
  { x: 40.30788407977558, y: 184.45268947330823 },
  { x: 39.767671379138896, y: 183.2803670422252 },
  { x: 39.2274882273864, y: 182.10816280667893 },
  { x: 38.68724597786554, y: 180.93581082671173 },
  { x: 38.147003728344664, y: 179.76348839562868 },
  { x: 37.60679102770798, y: 178.59116596454567 },
  { x: 37.06654877818711, y: 177.41884353346265 },
  { x: 36.526336077550425, y: 176.24652110237963 },
  { x: 35.98609382802955, y: 175.0741986712966 },
  { x: 35.44588112739287, y: 173.90187624021357 },
  { x: 34.905638877872, y: 172.7295242602464 },
  { x: 34.365396628351135, y: 171.55720182916338 },
  { x: 33.82515437883027, y: 170.38482030031196 },
  { x: 33.284912129309404, y: 169.21246832034475 },
  { x: 33.33901613624878, y: 168.19063835640662 },
  { x: 34.33425210442208, y: 167.36912027834617 },
  { x: 35.28052557150386, y: 166.49145932033767 },
  { x: 36.17024247425906, y: 165.55668036920315 },
  { x: 36.992765214381734, y: 164.5621535742503 },
  { x: 37.75258522226773, y: 163.51884157151093 },
  { x: 38.452716484103725, y: 162.43466346194631 },
  { x: 39.18978385116868, y: 161.57157010384014 },
  { x: 40.41236893424727, y: 161.98531358017289 },
  { x: 41.635072212862596, y: 162.39908660538978 },
  { x: 42.85759819817282, y: 162.81280053283834 },
  { x: 44.080360574556515, y: 163.22657355805524 },
  { x: 45.30315249982439, y: 163.6404056810405 },
  { x: 46.52585577843971, y: 164.0541787062574 },
  { x: 47.748440861518304, y: 164.46789263370596 },
  { x: 48.97114414013364, y: 164.88166565892286 },
  { x: 50.19384741874896, y: 165.29543868413978 },
  { x: 51.416580246248465, y: 165.70921170935665 },
  { x: 52.63928352486379, y: 166.12298473457358 },
  { x: 53.86198680347912, y: 166.5367577597905 },
  { x: 55.08460143544189, y: 166.95050123612322 },
  { x: 56.3073342629414, y: 167.3643038102243 },
  { x: 57.53003754155673, y: 167.7780768354412 },
  { x: 58.75256352686696, y: 168.19179076288975 },
  { x: 59.97532590325065, y: 168.60556378810668 },
  { x: 61.198058730750155, y: 169.01936636220776 },
  { x: 62.42079155824967, y: 169.43313938742466 },
  { x: 63.64355393463336, y: 169.8469124126416 },
  { x: 64.86634585990123, y: 170.26074453562686 },
  { x: 66.08899004074819, y: 170.67448801195957 },
  { x: 67.31175241713188, y: 171.08826103717647 },
  { x: 68.53445569574721, y: 171.50203406239336 },
  { x: 69.75727716989927, y: 171.91586618537863 },
  { x: 70.98000999739878, y: 172.32963921059556 },
  { x: 72.2027132760141, y: 172.74341223581249 },
  { x: 73.4254756523978, y: 173.15721480991354 },
  { x: 74.64811983324475, y: 173.57095828624628 },
  { x: 75.87082311186008, y: 173.98473131146318 },
  { x: 77.09355593935959, y: 174.3985043366801 },
  { x: 76.59370701451711, y: 174.22966201245745 },
  { x: 75.37091508924924, y: 173.81630267161913 },
  { x: 74.14803451732881, y: 173.40288423301243 },
  { x: 72.92527214094513, y: 172.9895248921741 },
  { x: 71.70242111790888, y: 172.57613600245153 },
  { x: 70.47957009487263, y: 172.16274711272902 },
  { x: 69.25665997406803, y: 171.74935822300648 },
  { x: 68.03386804880016, y: 171.33596933328397 },
  { x: 66.81095792799555, y: 170.92258044356143 },
  { x: 65.58825464938022, y: 170.5092211027231 },
  { x: 64.3653740774598, y: 170.0958322130006 },
  { x: 63.14249350553937, y: 169.68241377439386 },
  { x: 61.91970158027149, y: 169.2690544335555 },
  { x: 60.69682100835107, y: 168.855665543833 },
  { x: 59.47399953419902, y: 168.44227665411046 },
  { x: 58.25123715781532, y: 168.02891731327213 },
  { x: 57.028386134779076, y: 167.61552842354962 },
  { x: 55.80556466062702, y: 167.20213953382708 },
  { x: 54.58268408870659, y: 166.78875064410457 },
  { x: 53.359862614554544, y: 166.375361754382 },
  { x: 52.137011591518295, y: 165.9619728646595 },
  { x: 50.914131019597875, y: 165.54858397493697 },
  { x: 49.691457289866726, y: 165.1352541829828 },
  { x: 48.46863581571467, y: 164.72186529326027 },
  { x: 47.245814341562614, y: 164.30850595242194 },
  { x: 46.02296331852637, y: 163.89511706269943 },
  { x: 44.80014184437431, y: 163.48172817297691 },
  { x: 43.57726127245389, y: 163.06833928325437 },
  { x: 42.35441024941765, y: 162.65495039353183 },
  { x: 41.131588775265584, y: 162.2415615038093 },
  { x: 39.90876730111353, y: 161.82817261408678 },
  { x: 39.10358975600638, y: 161.21376266526616 },
  { x: 39.430577708377314, y: 159.96552915071658 },
  { x: 39.648205240386346, y: 158.693420137747 },
  { x: 39.784573340891676, y: 157.41002345101944 },
  { x: 39.847748855275285, y: 156.12118976960218 },
  { x: 39.792876577347144, y: 154.8320901482273 },
  { x: 39.61345575258695, y: 153.55433729837873 },
  { x: 39.31521886452622, y: 152.29895295385683 },
  { x: 38.89444275375791, y: 151.0793818569649 },
  { x: 39.675390213834866, y: 150.37339991606063 },
  { x: 40.83497707583494, y: 149.80632727970146 },
  { x: 41.994652584487575, y: 149.2391955455739 },
  { x: 43.154298544256015, y: 148.67209336033054 },
  { x: 44.31385585737191, y: 148.10502072397134 },
  { x: 45.47350181714035, y: 147.53791853872798 },
  { x: 46.633088679140435, y: 146.9708459023688 },
  { x: 47.79249824783541, y: 146.40383236377798 },
  { x: 48.95208510983549, y: 145.8367597274188 },
  { x: 50.111553776298834, y: 145.26974618882798 },
  { x: 51.27114063829892, y: 144.70267355246878 },
  { x: 52.43078659806736, y: 144.13554181834124 },
  { x: 53.59046210671998, y: 143.56843963309788 },
  { x: 54.749989870951694, y: 143.00136699673868 },
  { x: 55.90957673295178, y: 142.4342943603795 },
  { x: 57.0690749482993, y: 141.86728082178868 },
  { x: 58.228602712531014, y: 141.3002081854295 },
  { x: 59.38821912341527, y: 140.7331355490703 },
  { x: 60.547776436531166, y: 140.1660629127111 },
  { x: 61.70736329853125, y: 139.59899027635194 },
  { x: 62.866950160531324, y: 139.03191763999274 },
  { x: 64.02656657141559, y: 138.46481545474938 },
  { x: 65.18615343341565, y: 137.8977428183902 },
  { x: 66.34568119764738, y: 137.330670182031 },
  { x: 67.50526805964746, y: 136.76359754567181 },
  { x: 68.66488447053172, y: 136.19652490931264 },
  { x: 69.8244713325318, y: 135.6294227240693 },
  { x: 70.98393999899514, y: 135.06240918547846 },
  { x: 72.14355640987941, y: 134.4953070002351 },
  { x: 73.30317282076366, y: 133.9282343638759 },
  { x: 74.31941804559119, y: 133.4312516807992 },
  { x: 73.1596834391702, y: 133.9984720615793 },
  { x: 72.0001261260543, y: 134.56560379570683 },
  { x: 70.84059836182259, y: 135.13270598095022 },
  { x: 69.68110014647506, y: 135.69980816619358 },
  { x: 68.52154283335916, y: 136.26693990032115 },
  { x: 67.36201506912745, y: 136.8340420855645 },
  { x: 66.20248730489574, y: 137.40117381969205 },
  { x: 65.04292999177984, y: 137.96830555381962 },
  { x: 63.88337267866395, y: 138.53543728794716 },
  { x: 62.72384491443224, y: 139.10253947319052 },
  { x: 61.564287601316344, y: 139.66967120731806 },
  { x: 60.404730288200454, y: 140.23680294144563 },
  { x: 59.245202523968736, y: 140.803905126689 },
  { x: 58.08567475973703, y: 141.37103686081656 },
  { x: 56.926206093273684, y: 141.93810949717573 },
  { x: 55.76658968238942, y: 142.5052707801875 },
  { x: 54.60700282038934, y: 143.07240251431503 },
  { x: 53.447475056157636, y: 143.63953424844257 },
  { x: 52.287858645273374, y: 144.2066955314543 },
  { x: 51.12827178327329, y: 144.77382726558187 },
  { x: 49.968773567925766, y: 145.34092945082523 },
  { x: 48.80921625480987, y: 145.90806118495277 },
  { x: 47.64959984392561, y: 146.4752224679645 },
  { x: 46.489983433041346, y: 147.04235420209207 },
  { x: 45.330514766578005, y: 147.60945638733543 },
  { x: 44.1709574534621, y: 148.176588121463 },
  { x: 43.01131149369366, y: 148.7437494044747 },
  { x: 41.851842827230314, y: 149.31085158971808 },
  { x: 40.692285514114424, y: 149.87795377496144 },
  { x: 39.53275774988271, y: 150.445085509089 },
  { x: 38.578181046345456, y: 150.39975752075202 },
  { x: 37.925889428002016, y: 149.2862964669619 },
  { x: 37.189915369651835, y: 148.22637799131164 },
  { x: 36.366210674161835, y: 147.23323999391533 },
  { x: 35.43116578306965, y: 146.3449414376009 },
  { x: 34.40218498915918, y: 145.56629879049024 },
  { x: 33.31298356928341, y: 144.87390933631025 },
  { x: 32.28556886623464, y: 144.2184855362434 },
  { x: 32.72173994566239, y: 143.00364226082078 },
  { x: 33.15788147620596, y: 141.78888763205074 },
  { x: 33.59405255563371, y: 140.57401480774396 },
  { x: 34.03025318394564, y: 139.35914198343715 },
  { x: 34.46642426337339, y: 138.1442396102462 },
  { x: 34.90262489168532, y: 136.9293963348236 },
  { x: 35.33882551999725, y: 135.71446441274844 },
  { x: 35.774996599425, y: 134.49962113732585 },
  { x: 36.21119722773693, y: 133.2846596663665 },
  { x: 36.64739785604887, y: 132.06975729317554 },
  { x: 37.08356893547661, y: 130.8549435666371 },
  { x: 37.519740014904365, y: 129.64007074233032 },
  { x: 37.95591109433211, y: 128.42519791802354 },
  { x: 38.392111722644046, y: 127.21032509371675 },
  { x: 38.82825325318761, y: 125.99554091606251 },
  { x: 39.26442433261536, y: 124.78069764063991 },
  { x: 39.70065450981148, y: 123.56570662079639 },
  { x: 40.13682558923923, y: 122.3508633453738 },
  { x: 40.572996668666974, y: 121.13602006995119 },
  { x: 41.009167748094725, y: 119.92120634341276 },
  { x: 41.445368376406655, y: 118.70624487245344 },
  { x: 41.88156900471859, y: 117.49137204814664 },
  { x: 42.31774008414634, y: 116.27652877272405 },
  { x: 42.75394071245827, y: 115.0615968506489 },
  { x: 43.19008224300183, y: 113.84681267299466 },
  { x: 43.6262237735454, y: 112.6320580442246 },
  { x: 44.062424401857335, y: 111.41718521991781 },
  { x: 44.49856593240089, y: 110.20240104226359 },
  { x: 44.93473701182865, y: 108.98758731572516 },
  { x: 45.370908091256396, y: 107.77274404030256 },
  { x: 45.35173086542152, y: 107.82610932513735 },
  { x: 44.91555978599377, y: 109.04101169832833 },
  { x: 44.47938870656602, y: 110.25582542486674 },
  { x: 44.04318807825408, y: 111.47069824917354 },
  { x: 43.60698744994216, y: 112.68565972013288 },
  { x: 43.17075727274604, y: 113.9006211910922 },
  { x: 42.73458619331829, y: 115.115494015399 },
  { x: 42.29838556500636, y: 116.33045548635833 },
  { x: 41.862184936694426, y: 117.54532831066511 },
  { x: 41.42604340615086, y: 118.76011248831935 },
  { x: 40.989901875607295, y: 119.97489666597359 },
  { x: 40.55370124729536, y: 121.18976949028038 },
  { x: 40.1175597167518, y: 122.40458321681879 },
  { x: 39.68135908843986, y: 123.61942649224139 },
  { x: 39.24518800901212, y: 124.834269767664 },
  { x: 38.80901692958437, y: 126.04914259197079 },
  { x: 38.37281630127244, y: 127.26410406293012 },
  { x: 37.93661567296051, y: 128.4789768872369 },
  { x: 37.500444593532755, y: 129.6938497115437 },
  { x: 37.064273514105004, y: 130.9086929869663 },
  { x: 36.62804333690889, y: 132.12365445792562 },
  { x: 36.19184270859696, y: 133.3385568311166 },
  { x: 35.75567162916921, y: 134.55345920430756 },
  { x: 35.31950054974146, y: 135.7682433819618 },
  { x: 34.88327037254535, y: 136.98323440180533 },
  { x: 34.447099293117596, y: 138.1981367749963 },
  { x: 34.010928213689844, y: 139.41292095265052 },
  { x: 33.574786683146286, y: 140.62773467918893 },
  { x: 33.138615603718534, y: 141.84257795461156 },
  { x: 32.702414975406604, y: 143.05748032780252 },
  { x: 32.26618479821048, y: 144.27247134764605 },
  { x: 31.115048917086796, y: 143.76804234575516 },
  { x: 29.904431132102385, y: 143.32073133699035 },
  { x: 28.665919200449064, y: 142.95725051265322 },
  { x: 27.406693500983344, y: 142.67488137539885 },
  { x: 26.12957595214471, y: 142.49324438432492 },
  { x: 24.840106969717514, y: 142.50547762237676 },
  { x: 23.565397654939815, y: 142.70298236425705 },
  { x: 22.326073128971455, y: 143.0610261939045 },
  { x: 21.137631781566515, y: 143.5629435406398 },
  { x: 20.307588850419222, y: 143.23684205479435 },
  { x: 19.747474976285176, y: 142.0738570711132 },
  { x: 19.187390651035308, y: 140.91096073408463 },
  { x: 18.62726200245917, y: 139.74794620151928 },
  { x: 18.06723677497767, y: 138.58513851114324 },
  { x: 17.50712290084362, y: 137.42215352746211 },
  { x: 16.94699425226748, y: 136.25916854378096 },
  { x: 16.38695425034389, y: 135.09633130452073 },
  { x: 15.826840376209839, y: 133.93334632083958 },
  { x: 15.266741276517882, y: 132.77039088604263 },
  { x: 14.706642176825927, y: 131.60743545124566 },
  { x: 14.146528302691877, y: 130.44448001644872 },
  { x: 13.586443977442011, y: 129.28155413053594 },
  { x: 13.026374426634238, y: 128.11865779350737 },
  { x: 12.466275326942279, y: 126.95573190759457 },
  { x: 11.90614667836614, y: 125.79271737502924 },
  { x: 11.34601802979, y: 124.62970284246393 },
  { x: 10.78590415565595, y: 123.46674740766696 },
  { x: 10.225790281521903, y: 122.30373287510163 },
  { x: 9.665691181829944, y: 121.14080698918886 },
  { x: 9.10562163102217, y: 119.97791065216026 },
  { x: 8.545522531330212, y: 118.81498476624749 },
  { x: 7.985423431638256, y: 117.65202933145054 },
  { x: 7.425353880830481, y: 116.48913299442194 },
  { x: 6.865254781138525, y: 115.32620710850915 },
  { x: 6.305200004772842, y: 114.16334032036475 },
  { x: 5.745071356196701, y: 113.00029623891525 },
  { x: 5.184987030946836, y: 111.83739990188666 },
  { x: 4.624932254581153, y: 110.67453311374224 },
  { x: 4.064818380447105, y: 109.51157767894529 },
  { x: 3.677417734363675, y: 108.70728660036363 },
  { x: 4.237265668540075, y: 109.87033068181314 },
  { x: 4.797039730506018, y: 111.0332565677259 },
  { x: 5.356902439124509, y: 112.19635974694378 },
  { x: 5.916765147743001, y: 113.35943337727747 },
  { x: 6.476642630803585, y: 114.52253655649535 },
  { x: 7.03653488830626, y: 115.6856988334816 },
  { x: 7.596412371366843, y: 116.84883156158365 },
  { x: 8.156275079985335, y: 118.01190519191734 },
  { x: 8.716108239719643, y: 119.17491972448266 },
  { x: 9.275882301685586, y: 120.33784561039545 },
  { x: 9.835715461419896, y: 121.50088969184495 },
  { x: 10.395578170038387, y: 122.66399287106283 },
  { x: 10.95545565309897, y: 123.8270960502807 },
  { x: 11.51530358727537, y: 124.9901401317302 },
  { x: 12.075033325915038, y: 126.15294782210626 },
  { x: 12.634881260091438, y: 127.31599190355576 },
  { x: 13.19474396870993, y: 128.47909508277363 },
  { x: 13.75459190288633, y: 129.6421687131073 },
  { x: 14.314439837062732, y: 130.80521279455684 },
  { x: 14.874287771239132, y: 131.96828642489052 },
  { x: 15.43410615653135, y: 133.13130095745586 },
  { x: 15.993983639591931, y: 134.29440413667373 },
  { x: 16.553816799326242, y: 135.45741866923905 },
  { x: 17.11366473350264, y: 136.62049229957273 },
  { x: 17.67349789323695, y: 137.78353638102226 },
  { x: 18.233316278529166, y: 138.9465213647034 },
  { x: 18.79317898714766, y: 140.1095949950371 },
  { x: 19.352997372439877, y: 141.2726095276024 },
  { x: 19.91287485550046, y: 142.43571270682028 },
  { x: 20.472737564118948, y: 143.59881588603815 },
  { x: 19.65955227139816, y: 144.33830626160614 },
  { x: 18.679002098663897, y: 145.1759580304306 },
  { x: 17.80918636940606, y: 146.1288799964536 },
  { x: 17.03129721884206, y: 147.15848131693193 },
  { x: 16.333101408920065, y: 148.24378228409552 },
  { x: 15.711023524653912, y: 149.374558984017 },
  { x: 15.160926722257956, y: 150.54206494697814 },
  { x: 14.680151602155714, y: 151.7398585162271 },
  { x: 14.270072187461702, y: 152.96356645690463 },
  { x: 13.974539022303745, y: 154.21821207932197 },
  { x: 13.853802281531319, y: 155.50305666137447 },
  { x: 13.827592421260848, y: 156.7933677870009 },
  { x: 13.89091568006538, y: 158.08234921283906 },
  { x: 14.046446231963484, y: 159.36344108660032 },
  { x: 14.299325582803041, y: 160.6289016006287 },
  { x: 14.655714674936235, y: 161.86912736756466 },
  { x: 15.121183473031595, y: 163.07259432257675 },
  { x: 15.699381264285744, y: 164.22609411443509 },
  { x: 16.391224064108357, y: 165.31520688765832 },
  { x: 17.193195555281637, y: 166.32589692225937 },
  { x: 18.0973766368445, y: 167.2463446645651 },
  { x: 19.092051176218316, y: 168.068099133699 },
  { x: 20.163272100068628, y: 168.78734852360154 },
  { x: 21.29645703405105, y: 169.40462471418792 },
  { x: 22.478220333630592, y: 169.92297124052902 },
  { x: 23.70423308727443, y: 170.32459967434667 },
  { x: 24.967477434989064, y: 170.58634369044117 },
  { x: 26.253045964704082, y: 170.69204004916435 },
  { x: 27.541495510626955, y: 170.63223310757763 },
  { x: 28.811654297240448, y: 170.40730700117535 },
  { x: 30.04437464759387, y: 170.0269833128538 },
  { x: 31.225532195047663, y: 169.50795716217644 },
  { x: 32.34688280091472, y: 168.86973081270418 },
  { x: 33.405205636819076, y: 168.1312746480826 },
  { x: 34.40029386057146, y: 167.30960882560126 },
  { x: 35.33412724741213, y: 166.41882816301546 },
  { x: 36.209069708075745, y: 165.47010213854648 },
  { x: 37.027396506644415, y: 164.47208857525996 },
  { x: 37.790378245138, y: 163.4311404832553 },
  { x: 38.49636018604226, y: 162.35071508198192 },
  { x: 39.097798174706476, y: 161.21284664985652 },
  { x: 39.43388718340583, y: 159.96709524157828 },
  { x: 39.669775925840064, y: 158.6983548014056 },
  { x: 39.81087184781469, y: 157.4155786412459 },
  { x: 39.85339269215427, y: 156.12571074888223 },
  { x: 39.79036492219158, y: 154.83687706746497 },
  { x: 39.61398763250224, y: 153.55868098435366 },
  { x: 39.31710999311395, y: 152.3029716021057 },
  { x: 38.89441320487373, y: 151.0839619340133 },
  { x: 38.34468576353006, y: 149.91678100877814 },
  { x: 37.6715326329533, y: 148.81620326849185 },
  { x: 36.88334569625147, y: 147.79478698893226 },
  { x: 35.99291962027587, y: 146.86098315097576 },
  { x: 35.015294787075746, y: 146.01892859840802 },
  { x: 33.96557067646868, y: 145.26838694015555 },
  { x: 32.85804894839935, y: 144.60601915230563 },
  { x: 31.70499238980375, y: 144.02638824016861 },
  { x: 30.516299876883252, y: 143.52370262244455 },
  { x: 29.29622644896023, y: 143.10304470721297 },
  { x: 28.046929174580054, y: 142.78007540309093 },
  { x: 26.77343136405386, y: 142.57305592050366 },
  { x: 25.485262532530726, y: 142.50145897412784 },
  { x: 24.197935844206807, y: 142.58413675207234 },
  { x: 22.93259352571517, y: 142.8342089589145 },
  { x: 21.713598632064834, y: 143.25560559625066 },
  { x: 20.564073165129123, y: 143.84052575865647 },
  { x: 19.501258898828922, y: 144.57144695781133 },
  { x: 18.534641024987025, y: 145.42582339508348 },
  { x: 17.666686875432728, y: 146.3804591963891 },
  { x: 16.895579193788766, y: 147.41505427829438 },
  { x: 16.21817102388963, y: 148.51341585226692 },
  { x: 15.632526913821323, y: 149.66328113137072 },
  { x: 15.145723821345717, y: 150.85820845885388 },
  { x: 14.09415290547721, y: 150.7023085459035 },
  { x: 12.893818132188542, y: 150.22769436815344 },
  { x: 11.693439035573602, y: 149.753021092635 },
  { x: 10.493045164516568, y: 149.27837736600077 },
  { x: 9.292666067901626, y: 148.80373363936656 },
  { x: 8.092316520170867, y: 148.32908991273231 },
  { x: 6.891996521324292, y: 147.85444618609807 },
  { x: 5.691617424709349, y: 147.37980245946383 },
  { x: 4.491282651420683, y: 146.9051882817138 },
  { x: 3.2908740059215575, y: 146.43051500619538 },
  { x: 2.090480134864524, y: 145.95584173067695 },
  { x: 0.8901305871337652, y: 145.48119800404274 },
  { x: -0.31021896059699355, y: 145.00658382629268 },
  { x: -1.510686703864485, y: 144.53188100189007 },
  { x: -2.711065800479427, y: 144.05723727525586 },
  { x: -3.91145967153646, y: 143.58256399973743 },
  { x: -5.111912640361861, y: 143.107890724219 },
  { x: -6.312276962534711, y: 142.63324699758476 },
  { x: -7.512641284707561, y: 142.15860327095055 },
  { x: -8.713064704648778, y: 141.68392999543212 },
  { x: -9.913429026821628, y: 141.20928626879788 },
  { x: -11.113852446762845, y: 140.73461299327948 },
  { x: -12.314187220051513, y: 140.2599988155294 },
  { x: -13.514551542224362, y: 139.7853550888952 },
  { x: -14.714945413281395, y: 139.31068181337676 },
  { x: -15.91526541212797, y: 138.83606763562673 },
  { x: -17.115644508742914, y: 138.3613943601083 },
  { x: -18.316008830915763, y: 137.88675063347407 },
  { x: -19.516387927530705, y: 137.41210690683982 },
  { x: -20.716840896356107, y: 136.93743363132143 },
  { x: -21.561244585216418, y: 137.40696540099196 },
  { x: -22.070623025207965, y: 138.59273257437832 },
  { x: -22.53519058233574, y: 139.79699734926334 },
  { x: -22.97184921835251, y: 141.01166333138084 },
  { x: -23.388281643145906, y: 142.23339149681814 },
  { x: -23.788949738227576, y: 143.46046801029257 },
  { x: -24.176616324268654, y: 144.69171091643682 },
  { x: -24.55334982316196, y: 145.92623374872542 },
  { x: -24.91956391928606, y: 147.16397740939 },
  { x: -25.256066612363977, y: 148.4100834042784 },
  { x: -25.563227263448017, y: 149.66378346240185 },
  { x: -25.83735226201527, y: 150.92513668152876 },
  { x: -26.073477395522968, y: 152.19408396389073 },
  { x: -26.26535307496637, y: 153.4704480161827 },
  { x: -26.403597529617326, y: 154.75369695848934 },
  { x: -26.473096505216137, y: 156.04244199325407 },
  { x: -26.440430213751643, y: 157.33228033673353 },
  { x: -26.32093452611491, y: 158.61727266320696 },
  { x: -26.17536194818653, y: 159.89978288340905 },
  { x: -25.999605185065047, y: 161.17848129755146 },
  { x: -25.797609012788907, y: 162.45333835675007 },
  { x: -25.571279334387928, y: 163.72405857216307 },
  { x: -25.321591263040155, y: 164.99052374825365 },
  { x: -25.049298295292257, y: 166.25226110287494 },
  { x: -24.754755017754434, y: 167.5089751471851 },
  { x: -24.43799097931087, y: 168.76025219680557 },
  { x: -24.09927211991921, y: 170.00582631177863 },
  { x: -23.73828817629553, y: 171.24510651442074 },
  { x: -23.35514256953448, y: 172.47770866923744 },
  { x: -22.94951026191004, y: 173.70310089631343 },
  { x: -22.521287832327562, y: 174.92081041350178 },
  { x: -22.07007637085058, y: 176.13009849869795 },
  { x: -21.59571335861608, y: 177.3306105652917 },
  { x: -21.097829434571786, y: 178.52148969564175 },
  { x: -20.5760552376654, y: 179.70208581429608 },
  { x: -20.03012482793927, y: 180.8717488458026 },
  { x: -19.459683618783203, y: 182.0296809702884 },
  { x: -18.864436121355368, y: 183.17493662345967 },
  { x: -18.244027749045564, y: 184.30680663209594 },
  { x: -17.598133464127777, y: 185.42437498078758 },
  { x: -16.926546424412727, y: 186.52669610524063 },
  { x: -16.22882339663766, y: 187.61264714785628 },
  { x: -15.504949606360494, y: 188.68131209322473 },
  { x: -14.754732985834032, y: 189.73165673039964 },
  { x: -13.97793714398481, y: 190.76249910401367 },
  { x: -13.17457685525492, y: 191.77283455200458 },
  { x: -12.344725991854817, y: 192.76148111900503 },
  { x: -11.488281132689862, y: 193.7271977518793 },
  { x: -10.605567315486072, y: 194.66897978856528 },
  { x: -9.696776607990637, y: 195.5857043714639 },
  { x: -8.762322694582119, y: 196.4761008985553 },
  { x: -7.802560161870717, y: 197.33919425666144 },
  { x: -6.817976566445455, y: 198.1739206859518 },
  { x: -5.809281081526727, y: 198.97927552436406 },
  { x: -4.777153331450745, y: 199.75434275648854 },
  { x: -3.7233810237105933, y: 200.49974290889315 },
  { x: -2.654878597205132, y: 201.22392696245421 },
  { x: -1.573079172817245, y: 201.9281064214233 },
  { x: -0.4778054572418332, y: 202.61115842820143 },
  { x: 0.6306913840055466, y: 203.27243290733657 },
  { x: 1.752426125366986, y: 203.91107294118737 },
  { x: 2.8872362479794766, y: 204.52610341657586 },
  { x: 4.035062654074654, y: 205.11660831809232 },
  { x: 5.19556553148441, y: 205.68167163032703 },
  { x: 6.368582361345738, y: 206.22025914233365 },
  { x: 7.553788105932623, y: 206.73148438758662 },
  { x: 8.750798629750683, y: 207.21434270402378 },
  { x: 9.959303669515997, y: 207.66788852735127 },
  { x: 11.178830443081631, y: 208.0908512555491 },
  { x: 12.408758423879743, y: 208.48249216651283 },
  { x: 13.648585280879216, y: 208.84142246268578 },
  { x: 14.8976904875122, y: 209.16681477531083 },
  { x: 16.155320547232034, y: 209.45754624678904 },
  { x: 17.420692414607853, y: 209.71246447063723 },
  { x: 18.692919623114168, y: 209.93041704037225 },
  { x: 19.971027059572936, y: 210.11019245174265 },
  { x: 21.25415780634284, y: 210.2505792004969 },
  { x: 22.54107081028819, y: 210.35024758684673 },
  { x: 23.830525018273296, y: 210.4078383621197 },
  { x: 25.12119073050991, y: 210.42148994661235 },
  { x: 26.411516630578415, y: 210.3893703095052 },
  { x: 27.699729785427824, y: 210.30882005122194 },
  { x: 28.983599254302305, y: 210.17629330566038 },
  { x: 30.260229246551916, y: 209.9862348825943 },
  { x: 31.52453735409714, y: 209.72709116830788 },
  { x: 32.78444267789908, y: 209.45417767399212 },
  { x: 34.05214890712537, y: 209.21119719935393 },
  { x: 35.313856712862474, y: 208.93887468272186 },
  { x: 36.56995023060478, y: 208.6417606522601 },
  { x: 37.82048855812065, y: 208.3218939809773 },
  { x: 39.06517620656825, y: 207.98010203763062 },
  { x: 40.303835882642495, y: 207.61703489767203 },
  { x: 41.53620164638571, y: 207.23304714771174 },
  { x: 42.76177116676681, y: 206.82802059221305 },
  { x: 43.98024895494394, y: 206.4020143289443 },
  { x: 45.191132679886, y: 205.95499880902136 },
  { x: 46.3938609127935, y: 205.48641260364465 },
  { x: 47.58796087151952, y: 204.99631481058262 },
  { x: 48.772752931727844, y: 204.48405535438323 },
  { x: 49.94761656685062, y: 203.9494864906255 },
  { x: 51.11178350589908, y: 203.39201724162584 },
  { x: 52.264485477884485, y: 202.81114527635313 },
  { x: 53.40489511404969, y: 202.20645691042878 },
  { x: 54.53203730121665, y: 201.57744981282167 },
  { x: 55.64490737732313, y: 200.9236216525007 },
  { x: 56.74253022919111, y: 200.24438145178223 },
  { x: 57.823605705916506, y: 199.53910868409835 },
  { x: 58.886981401016186, y: 198.8074783117231 },
  { x: 59.93132761470191, y: 198.0488698080886 },
  { x: 60.95525554941706, y: 197.26298768435308 },
  { x: 61.957228663184125, y: 196.44927051171697 },
  { x: 62.93568086514137, y: 195.6073932524543 },
  { x: 63.888986966658756, y: 194.73717861326 },
  { x: 64.81540358356945, y: 193.83841975194477 },
  { x: 65.71315778282248, y: 192.91102802185603 },
  { x: 66.58106760905049, y: 191.95559440067746 },
  { x: 67.42897284068651, y: 190.9824019001048 },
  { x: 68.26086257709525, y: 189.99538052173443 },
  { x: 69.07576170509867, y: 188.99435297226123 },
  { x: 69.87272466040291, y: 187.97899421395923 },
  { x: 70.6504512921039, y: 186.9488314646814 },
  { x: 71.40781874260269, y: 185.90362833335436 },
  { x: 72.14343821434267, y: 184.8430006844837 },
  { x: 72.85586181199886, y: 183.76662348034344 },
  { x: 73.54337570028864, y: 182.6742307809759 },
  { x: 74.20420694616102, y: 181.5654089020025 },
  { x: 74.83619848107062, y: 180.43998055011815 },
  { x: 75.43710458981953, y: 179.29759113871268 },
  { x: 76.00429542171545, y: 178.13815202113352 },
  { x: 76.53478653945588, y: 176.96145635519142 },
  { x: 77.02482523474954, y: 175.76738594534956 },
  { x: 77.47033376157917, y: 174.55597034049222 },
  { x: 77.86605241856016, y: 173.32747548057696 },
  { x: 78.20485992460438, y: 172.0820491100248 },
  { x: 78.47691650127881, y: 170.82040040205604 },
  { x: 78.66555657790416, y: 169.54379995869064 },
  { x: 78.76247691802494, y: 168.25821665453353 },
  { x: 78.93016683576441, y: 166.97836583390793 },
  { x: 79.06337320566215, y: 165.69452591391763 },
  { x: 79.16906956438534, y: 164.40805614323503 },
  { x: 79.25006305593139, y: 163.11981343950146 },
  { x: 79.30762428232022, y: 161.83032968263217 },
  { x: 79.34263971007728, y: 160.53998900812155 },
  { x: 79.35534573027603, y: 159.24926419811658 },
  { x: 79.34606738064251, y: 157.95848029034326 },
  { x: 79.3148637589451, y: 156.66808051806427 },
  { x: 79.26170531629957, y: 155.37836037012153 },
  { x: 79.18623746609576, y: 154.0897926286619 },
  { x: 79.0884011105653, y: 152.80276142917984 },
  { x: 78.96801895640306, y: 151.5175622605171 },
  { x: 78.82447047704123, y: 150.23478610035738 },
  { x: 78.65769657471144, y: 148.95484663307928 },
  { x: 78.46704717396162, y: 147.6781870919455 },
  { x: 78.25234498148673, y: 146.40539845463968 },
  { x: 78.01285127518214, y: 145.13701260107717 },
  { x: 77.7483592128586, y: 143.87362050894163 },
  { x: 77.45833691460079, y: 142.61584270480088 },
  { x: 77.14222295160927, y: 141.36438836187534 },
  { x: 76.79957409062125, y: 140.11996665338538 },
  { x: 76.42988800060563, y: 138.88322765478304 },
  { x: 76.03272144829965, y: 137.65508738147804 },
  { x: 75.60760165155642, y: 136.43631410445906 },
  { x: 75.15402627934478, y: 135.22785338802 },
  { x: 74.6717293917071, y: 134.0306212475706 },
  { x: 74.16029730426483, y: 132.84547460075206 },
  { x: 73.61931633263939, y: 131.6735658540476 },
  { x: 73.04860918352567, y: 130.5158110228669 },
  { x: 72.44790991696604, y: 129.37336251369305 },
  { x: 71.81715943519212, y: 128.24719543970414 },
  { x: 71.15609179824628, y: 127.13855085403583 },
  { x: 70.46494339720196, y: 126.04843341875038 },
  { x: 69.74371423205919, y: 124.97796599144675 },
  { x: 68.99255204723887, y: 123.92824188083969 },
  { x: 68.211781880467, y: 122.90044304229654 },
  { x: 67.40175831835381, y: 121.89548549122698 },
  { x: 66.56301324081458, y: 120.91437388969325 },
  { x: 65.69610807664878, y: 119.95811289975754 },
  { x: 64.80166335242427, y: 119.02750034129284 },
  { x: 63.880476888014, y: 118.12336358305625 },
  { x: 62.933346503290906, y: 117.24647089603656 },
  { x: 61.96118821366466, y: 116.397354160149 },
  { x: 60.964947583429144, y: 115.57663390196151 },
  { x: 59.94565882353075, y: 114.7847533547368 },
  { x: 58.90435614491589, y: 114.02200800731666 },
  { x: 57.84216240518354, y: 113.28863425077459 },
  { x: 56.76020046193264, y: 112.58472073176317 },
  { x: 55.659593172762165, y: 111.91041519470326 },
  { x: 54.54140429750271, y: 111.26562899294234 },
  { x: 53.40687488928996, y: 110.65006663763857 },
  { x: 52.256920963533595, y: 110.06381677544452 },
  { x: 51.092754024485124, y: 109.50631797756068 },
  { x: 49.9153491853226, y: 108.97730430402942 },
  { x: 48.725711108108236, y: 108.47648026600889 },
  { x: 47.52481490602009, y: 108.00319578804708 },
  { x: 46.31360614335202, y: 107.55703718576542 },
  { x: 45.09294173774533, y: 107.13747257924861 },
  { x: 43.8635899601888, y: 106.7438814419288 },
  { x: 42.62643727720789, y: 106.37567279612236 },
  { x: 41.38219286202304, y: 106.03225566414557 },
  { x: 40.13144769231789, y: 105.71315726385153 },
  { x: 38.874970039081205, y: 105.41749112871476 },
  { x: 37.61332133111246, y: 105.14484357435666 },
  { x: 36.34706299721114, y: 104.89441678090431 },
  { x: 35.07652007510327, y: 104.66671307938881 },
  { x: 33.80201760251485, y: 104.46226434972547 },
  { x: 32.52391016605608, y: 104.28204570509233 },
  { x: 31.2424932545688, y: 104.12676631870978 },
  { x: 29.958180552431568, y: 103.99748995040842 },
  { x: 28.67150393955968, y: 103.89495532229282 },
  { x: 27.382877100331708, y: 103.81996025423594 },
  { x: 26.092950110199673, y: 103.77347985941581 },
  { x: 24.80228439796306, y: 103.75631195770539 },
  { x: 23.511589136842264, y: 103.76931346674598 },
  { x: 22.22157350005768, y: 103.81325265752636 },
  { x: 20.933005758598075, y: 103.88910464322456 },
  { x: 19.646801927873117, y: 103.99740130375586 },
  { x: 18.363818925524132, y: 104.13891091010905 },
  { x: 17.084987541402878, y: 104.31422443996779 },
  { x: 15.811415858666226, y: 104.52402151766829 },
  { x: 14.544034667165949, y: 104.76862718093656 },
  { x: 13.28399637338519, y: 105.04854376080372 },
  { x: 12.032409060480818, y: 105.36412584387996 },
  { x: 10.7903808116097, y: 105.71543252793363 },
  { x: 9.55906403325498, y: 106.10261155738569 },
  { x: 8.339596357457712, y: 106.52560383446774 },
  { x: 7.1331006418168545, y: 106.98432071252726 },
  { x: 5.9406701950471845, y: 107.47846670272239 },
  { x: 4.763398325863481, y: 108.00765766955875 },
  { x: 3.602260147443786, y: 108.57145037977361 },
  { x: 2.4582898707345127, y: 109.16925385568328 },
  { x: 1.3323296389348804, y: 109.80038847295157 },
  { x: 0.2252511441282928, y: 110.46402686282136 },
  { x: -0.8622216660227627, y: 111.1593121076513 },
  { x: -1.9294534905083478, y: 111.88535774091594 },
  { x: -2.975823802760616, y: 112.64110000278465 },
  { x: -4.000785948422179, y: 113.42565242673196 },
  { x: -5.003955791998655, y: 114.23789215515889 },
  { x: -5.985052619090304, y: 115.07663723269812 },
  { x: -6.943633196434379, y: 115.94103074170835 },
  { x: -7.879771396241337, y: 116.82974298240133 },
  { x: -8.793038759690523, y: 117.74185793936738 },
  { x: -9.683627354529127, y: 118.67619365723915 },
  { x: -10.5514485341046, y: 119.63168637618608 },
  { x: -11.396457975090668, y: 120.60742008079848 },
  { x: -12.218803421908245, y: 121.60233101124578 },
  { x: -13.018617844536154, y: 122.61544405434988 },
  { x: -13.796063761837408, y: 123.64581364581696 },
  { x: -14.551303692675008, y: 124.69261241688989 },
  { x: -15.284514930354058, y: 125.75492435215898 },
  { x: -15.995800895969197, y: 126.83204027840384 },
  { x: -16.685516176130623, y: 127.92310327798315 },
  { x: -17.35388238746971, y: 129.02734507990814 },
  { x: -18.000884755544366, y: 130.1442929020319 },
  { x: -18.626981288059426, y: 131.27306027782893 },
  { x: -19.232127661688626, y: 132.4131744251523 },
  { x: -19.816663688600062, y: 133.56404436631837 },
  { x: -20.380426849930732, y: 134.72519731918013 },
  { x: -20.92375695784874, y: 135.89607185493819 },
  { x: -21.446506267933174, y: 137.0762838380981 },
  { x: -21.94858613353148, y: 138.2653900353972 },
  { x: -22.429967005759476, y: 139.46306540910936 },
  { x: -22.890117004701867, y: 140.669044019277 },
  { x: -23.328637220422177, y: 141.8830599259425 },
  { x: -23.744582088626547, y: 143.10499493356906 },
  { x: -24.13656281175837, y: 144.33481949327253 },
  { x: -24.501624501399323, y: 145.5728881916631 },
  { x: -24.83270497422963, y: 146.82047163076064 },
  { x: -25.164657139143348, y: 146.03491454475113 },
  { x: -25.50396697621867, y: 144.7895472719673 },
  { x: -25.843276813293993, y: 143.5441209014151 },
  { x: -26.182586650369316, y: 142.29869453086295 },
  { x: -26.52189648744464, y: 141.05326816031075 },
  { x: -26.86119155007787, y: 139.80790088752693 },
  { x: -27.200501387153192, y: 138.56247451697476 },
  { x: -27.539811224228515, y: 137.3170481464226 },
  { x: -27.879121061303838, y: 136.07165132475458 },
  { x: -28.21843089837916, y: 134.82625450308657 },
  { x: -28.557740735454484, y: 133.58082813253438 },
  { x: -28.897050572529807, y: 132.3354313108664 },
  { x: -29.23636040960513, y: 131.0900344891984 },
  { x: -29.575670246680453, y: 129.84460811864622 },
  { x: -29.914980083755776, y: 128.59918174809403 },
  { x: -30.2542899208311, y: 127.35378492642604 },
  { x: -30.59359975790642, y: 126.10838810475803 },
  { x: -30.93289482053965, y: 124.86296173420584 },
  { x: -31.272219432057067, y: 123.61756491253784 },
  { x: -31.611514494690297, y: 122.37216809086985 },
  { x: -31.95082433176562, y: 121.12674172031767 },
  { x: -32.29013416884094, y: 119.88131534976549 },
  { x: -32.62944400591626, y: 118.63591852809749 },
  { x: -32.96875384299159, y: 117.3905217064295 },
  { x: -33.30806368006691, y: 116.14509533587731 },
  { x: -33.647373517142235, y: 114.8996985142093 },
  { x: -33.986683354217554, y: 113.65427214365712 },
  { x: -34.32597841685079, y: 112.40887532198913 },
  { x: -34.665288253926114, y: 111.16347850032113 },
  { x: -35.004598091001434, y: 109.91805212976895 },
  { x: -35.34390792807676, y: 108.67265530810096 },
  { x: -35.68321776515208, y: 107.42722893754878 },
  { x: -36.022527602227406, y: 106.18183211588078 },
  { x: -36.361837439302725, y: 104.93643529421279 },
  { x: -36.70114727637805, y: 103.69100892366059 },
  { x: -37.04045711345337, y: 102.44558255310841 },
  { x: -37.3797669505287, y: 101.20018573144041 },
  { x: -37.71907678760402, y: 99.9547889097724 },
  { x: -38.05838662467934, y: 98.70936253922024 },
  { x: -38.39769646175466, y: 97.46396571755223 },
  { x: -38.736991524387896, y: 96.21853934700003 },
  { x: -39.076301361463216, y: 94.97314252533204 },
  { x: -39.41561119853854, y: 93.72771615477986 },
  { x: -39.75492103561386, y: 92.48231933311186 },
  { x: -40.09423087268919, y: 91.23692251144386 },
  { x: -40.43354070976451, y: 89.99149614089168 },
  { x: -40.772850546839834, y: 88.74609931922369 },
  { x: -41.11216038391515, y: 87.50067294867151 },
  { x: -41.45147022099048, y: 86.25527612700351 },
  { x: -41.79076528362371, y: 85.00984975645132 },
  { x: -42.130075120699026, y: 83.76445293478332 },
  { x: -42.46938495777435, y: 82.51905611311533 },
  { x: -42.80869479484968, y: 81.27362974256314 },
  { x: -43.148004631925005, y: 80.02823292089515 },
  { x: -43.48731446900032, y: 78.78280655034297 },
  { x: -43.826624306075644, y: 77.53740972867497 },
  { x: -44.16593414315097, y: 76.29198335812278 },
  { x: -44.5052439802263, y: 75.04658653645478 },
  { x: -44.84455381730161, y: 73.80118971478679 },
  { x: -45.183863654376935, y: 72.55576334423459 },
  { x: -45.52317349145226, y: 71.3103665225666 },
  { x: -45.86248332852759, y: 70.06494015201442 },
  { x: -46.201778391160815, y: 68.81954333034642 },
  { x: -46.54108822823614, y: 67.57411695979424 },
  { x: -46.88039806531146, y: 66.32872013812624 },
  { x: -47.21970790238678, y: 65.08332331645823 },
  { x: -47.55901773946211, y: 63.83789694590605 },
  { x: -47.89832757653743, y: 62.59250012423806 },
  { x: -48.23763741361275, y: 61.347073753685876 },
  { x: -48.57694725068807, y: 60.10167693201788 },
  { x: -48.916242313321305, y: 58.85628011034988 },
  { x: -49.25555215039663, y: 57.61085373979769 },
  { x: -49.59486198747195, y: 56.365456918129695 },
  { x: -49.93417182454727, y: 55.12003054757752 },
  { x: -50.2734816616226, y: 53.87463372590951 },
  { x: -50.61279149869792, y: 52.62920735535733 },
  { x: -50.95210133577324, y: 51.383810533689335 },
  { x: -51.29141117284856, y: 50.13839893757925 },
  { x: -51.63072100992389, y: 48.89298734146915 },
  { x: -51.970030846999215, y: 47.64757574535906 },
  { x: -52.309340684074535, y: 46.402164149248975 },
  { x: -52.648650521149854, y: 45.15676732758097 },
  { x: -52.98796035822518, y: 43.91134095702879 },
  { x: -53.32725542085841, y: 42.66594413536079 },
  { x: -53.66656525793373, y: 41.4205325392507 },
  { x: -54.00587509500906, y: 40.17512094314061 },
  { x: -54.345184932084386, y: 38.92970934703052 },
  { x: -54.6844947691597, y: 37.68429775092043 },
  { x: -55.023804606235025, y: 36.43890092925243 },
  { x: -55.36311444331035, y: 35.193474558700245 },
  { x: -55.70242428038568, y: 33.94807773703225 },
  { x: -56.04173411746099, y: 32.702666140922155 },
  { x: -56.38104395453632, y: 31.45725454481207 },
  { x: -56.72033901716955, y: 30.211842948701978 },
  { x: -57.05964885424487, y: 28.966431352591883 },
  { x: -57.398958691320196, y: 27.721019756481798 },
  { x: -57.738268528395515, y: 26.475608160371703 },
  { x: -58.07757836547084, y: 25.230211338703707 },
  { x: -58.41688820254616, y: 23.98479974259362 },
  { x: -58.75619803962148, y: 22.739388146483524 },
  { x: -59.09550787669681, y: 21.493976550373432 },
  { x: -59.434817713772134, y: 20.248564954263344 },
  { x: -59.77412755084745, y: 19.003153358153256 },
  { x: -60.11343738792277, y: 17.757756536485253 },
  { x: -60.4527472249981, y: 16.512344940375165 },
  { x: -60.792042287631325, y: 15.266933344265073 },
  { x: -61.13135212470665, y: 14.021521748154983 },
  { x: -61.47066196178198, y: 12.776110152044893 },
  { x: -61.809971798857305, y: 11.530698555934803 },
  { x: -62.14928163593262, y: 10.28528695982471 },
  { x: -62.48859147300794, y: 9.039875363714621 },
  { x: -62.82790131008327, y: 7.794478542046622 },
  { x: -63.167211147158596, y: 6.54906694593653 },
  { x: -63.50652098423391, y: 5.30365534982644 },
  { x: -63.845830821309235, y: 4.05824375371635 },
  { x: -64.18514065838455, y: 2.8128321576062585 },
  { x: -64.52443572101778, y: 1.5674205614961683 },
  { x: -64.86374555809311, y: 0.32200896538607776 },
  { x: -65.62684549212344, y: -0.6618063590504228 },
  { x: -66.588085469044, y: -1.5233188518527894 },
  { x: -67.54932544596456, y: -2.384831344655156 },
  { x: -68.51055064844303, y: -3.2463438374575224 },
  { x: -69.4717906253636, y: -4.107841555817798 },
  { x: -70.43303060228415, y: -4.969354048620164 },
  { x: -71.39425580476262, y: -5.830866541422531 },
  { x: -72.35549578168317, y: -6.692379034224897 },
  { x: -73.31673575860373, y: -7.553891527027265 },
  { x: -74.2779609610822, y: -8.41540401982963 }
];
// ── dev.js
let dev=[
    {x:320,y:310},
    {x:375,y:310},
    {x:381,y:312},
    {x:385,y:313},
    {x:392,y:316},
    {x:398,y:318},
    {x:398,y:318},
    {x:401,y:320},
    {x:403,y:324},
    {x:407,y:326},
    {x:412,y:332},
    {x:415,y:337},
    {x:417,y:342},
    {x:418,y:348},
    {x:420,y:354},
    {x:420,y:359},
    {x:421,y:364},
    {x:420,y:371},
    {x:419,y:380},
    {x:418,y:384},
    {x:416,y:388},
    {x:415,y:394},
    {x:410,y:399},
    {x:406,y:404},
    {x:404,y:406},
    {x:402,y:408},
    {x:402,y:408},
    {x:398,y:411},
    {x:398,y:318},
    {x:398,y:411},
    {x:393,y:412},
    {x:392,y:414},
    {x:388,y:416},
    {x:383,y:416},
    {x:382,y:416},
    {x:380,y:417},  
    {x:320,y:418},    
    {x:332,y:418},
    {x:332,y:310},
    {x:332,y:418}, 
    {x:332,y:418},    
    {x:332,y:418},
    {x:352,y:418},   
    {x:351,y:311},    
    {x:352,y:418}, 
    {x:375,y:418},

    {x:438,y:418},   
    {x:512,y:418},   
    {x:512,y:396}, 
    {x:512,y:418},  
    {x:469,y:418},  
    {x:469,y:361},  
    {x:505,y:361},  
    {x:505,y:352},                  
    {x:505,y:373},                  
    {x:505,y:361},  
    {x:469,y:361},
    {x:469,y:310},
    {x:512,y:310},
    {x:512,y:326},
    {x:512,y:310},
    {x:440,y:310},
    {x:449,y:310},
    {x:449,y:418},

    {x:576,y:418},
    {x:620,y:310},
    {x:607,y:310},
    {x:632,y:310},
    {x:620,y:310},
    {x:589,y:388},
    {x:554,y:310},
    {x:564,y:310},
    {x:523,y:310},
    {x:532,y:310},
    {x:576,y:418},

    {x:656,y:418},
    {x:656,y:293},
    {x:332,y:293},
    {x:332,y:310},
    {x:320,y:310},
    
];
// ── fourier.js
function dft(x) {
  const X = [];
  const N = x.length;
  for (let k = 0; k < N; k++) {
    let real = 0;
    let img = 0;
    for (let n = 0; n < N; n++) {
      const phi = (TWO_PI * k * n) / N;
      real += x[n] * cos(phi);
      img -= x[n] * sin(phi);
    }
    real = real / N;
    img = img / N;

    let freq = k;
    let amp = sqrt(real * real + img * img);
    let phase = atan2(img, real);

    X[k] = { real, img, freq, amp, phase };
  }
  return X;
}

// ── hername.js
let hername=[
    {x:274,y:495},
    {x:274,y:320},
    {x:333,y:320},
    {x:397,y:440},
    {x:397,y:320},
    {x:436,y:320},
    {x:436,y:495},
    {x:378,y:495},
    {x:313,y:372},
    {x:313,y:495},
    {x:274,y:495},
    {x:313,y:495},
    {x:313,y:372},
    {x:378,y:495},
    {x:436,y:495},

    {x:475,y:495},
    {x:475,y:320},
    {x:575,y:320},
    {x:575,y:360},
    {x:522,y:360},
    {x:522,y:385},
    {x:572,y:385},
    {x:572,y:421},
    {x:520,y:421},
    {x:520,y:455},
    {x:576,y:455},
    {x:576,y:495},
    {x:475,y:495},
    {x:576,y:495},

    {x:608,y:495},
    {x:608,y:320},
    {x:708,y:320},
    {x:708,y:357},
    {x:652,y:357},
    {x:652,y:385},
    {x:705,y:385},
    {x:705,y:423},
    {x:652,y:423},
    {x:652,y:455},
    {x:708,y:455},
    {x:708,y:495},
    {x:608,y:495},
    {x:708,y:495},

    {x:738,y:495},
    {x:738,y:320},
    {x:785,y:320},
    {x:785,y:455},
    {x:852,y:455},
    {x:852,y:495},
    {x:738,y:495},
    {x:852,y:495},

    {x:890,y:495},
    {x:943,y:495},
    {x:961,y:488},
    {x:972,y:480},
    {x:976,y:476},
    {x:980,y:472},
    {x:986,y:465},
    {x:986,y:465},
    {x:989,y:454},
    {x:991,y:447},
    {x:991,y:432},
    {x:989,y:422},
    {x:985,y:415},
    {x:977,y:407},
    {x:969,y:400},
    {x:961,y:396},
    {x:959,y:395},
    {x:954,y:392},
    {x:946,y:388},
    {x:939,y:387},
    {x:934,y:382},
    {x:928,y:380},
    {x:924,y:376},
    {x:920,y:374},
    {x:918,y:370},
    {x:918,y:365},
    {x:921,y:360},
    {x:925,y:357},
    {x:934,y:356},
    {x:941,y:357},
    {x:955,y:359},
    {x:968,y:363},
    {x:976,y:365},
    {x:990,y:331},
    {x:972,y:325},
    {x:952,y:318},
    {x:921,y:318},
    {x:907,y:322},
    {x:902,y:326},
    {x:892,y:331},
    {x:884,y:336},
    {x:878,y:344},
    {x:875,y:355},
    {x:872,y:366},
    {x:872,y:377},
    {x:876,y:389},
    {x:882,y:399},
    {x:888,y:408},
    {x:900,y:416},
    {x:916,y:424},
    {x:931,y:430},
    {x:938,y:435},
    {x:944,y:441},
    {x:947,y:446},
    {x:943,y:453},
    {x:938,y:459},
    {x:923,y:460},
    {x:911,y:458},
    {x:890,y:452},
    {x:880,y:448},
    {x:873,y:445},
    {x:871,y:483},
    {x:884,y:489},
    {x:887,y:491},
    {x:890,y:495},







];
// ── lion.js
let lion = [
  { x: 1021.5, y: 582.4 },
  { x: 1013.7515625, y: 551.3203125 },
  { x: 999.3375, y: 533.9375 },
  { x: 979.2, y: 524.7 },
  { x: 951.3828125, y: 504.06875 },
  { x: 934.9375, y: 465.7 },
  { x: 925.1, y: 412.1 },
  { x: 904.7375, y: 297.15 },
  //   {x:891.8,y: 268.0},
  //   {x:865.853125,y: 242.1},
  //   {x:828.075,y: 222.2},
  //   {x:779.2,y: 204.9},
  //   {x:719.75,y: 190.5},
  //   {x:684.6,y: 189.6},
  //   {x:558.5,y: 185.1},
  //   {x:433.3,y: 191.6},
  //   {x:399.4375, y:184.8},
  //   {x:391.9, y:176.1}
  //   {x:424.3, y:181.3},
  //   {x:432.4, y:177.9}
  //   {x:411.3,y: 172.},
  //   {x:366.525, y:150.7},
  //   {x:334.2, y:141.9}
  //   {x:355.4625, y:137.2},
  //   {x:361.2, y:132.0},
  //   {x:325.6125, y:132.3},
  //   {x:293.7, y:123.6},
  //   {x:320.7, y:113.1},
  //   {x:300.0828125, y:116.7125},
  //   {x:276.6625, y:112.4},
  //   {x:249.5, y:102.3},
  //   {x:272.9, y:97.8},
  //   {x:239.7375, y:88.73},
  //   {x:216.7, y:89.8},
  //   {x:225.3375, y:83.78},
  //   {x:230.6, y:85.2},
  //   {x:209.446875, y:78.065},
  //   {x:187.675, y:79.15},
  //   {x:163.8, y:86.0},
  //   {x:151.225, y:81.56},

  //   {x:122.0, y:82.3},
  //   {x:129.8875,y: 85.1125},
  //   {x:135.3, y:96.1},
  //   {x:113.8625,y: 91.1125},
  //   {x:96.7828125,y: 93.5265625},
  //   {x:84.1, y:106.9},
  //   {x:92.45,y: 104.425},
  //   {x:100.8, y:116.8},
  //   {x:89.4125, y:119.6375},
  //   {x:73.0, y:139.5},
  //   {x:85.2,y: 134.5},
  //   {x:62.675,y: 151.5625},
  //   {x:38.5, y:184.9},
  //   {x:45.0375,y: 177.5},
  //   {x:64.1, y:170.1},
  //   {x:58.1375, y:178.15},
  //   {x:53.0, y:198.8},
  //   {x:48.6, y:218.6},
  //   {x:19.7,y: 259.2},
  //   {x:9.55,y: 275.2875},
  //   {x:3.6, y:298.8},
  //   {x:14.2, y:307.7},
  //   {x:18.9375, y:318.725},
  //   {x:35.3,y: 331.7},
  //   {x:38.5,y: 343.65},
  //   {x:60.9, y:357.1},
  //   {x:55.3, y:351.9},
  //   {x:75.3, y:352.2},
  //   {x:66.9,y: 349.7},
  //   {x:85.8, y:336.3},
  //   {x:95.4125,y: 335.7},
  //   {x:107.5,y: 326.7},
  //   {x:119.325,y: 347.825},
  //   {x:125.3,y: 380.8},
  //   {x:132.0,y: 360.0},
  //   {x:137.4,y: 376.7},
  //   {x:135.3, y:404.5},
  //   {x:147.5,y: 379.8},
  //   {x:151.9875,y: 402.5875},
  //   {x:150.4,y: 432.8},
  //   {x:163.0, y:412.1},
  //   {x:166.0375,y: 427.85},
  //   {x:179.2, y:451.7},
  //   {x:179.2,y: 438.2},
  //   {x:187.3,y: 458.9},
  //   {x:194.5,y: 446.3},
  //   {x:170.2,y: 533.7},
  //   {x:147.7, y:596.8},
  //   {x:138.7, y:613.9},
  //   {x:120.7,y: 637.4},
  //   {x:107.2,y: 634.9875},
  //   {x:94.88125,y: 638.4546875},
  //   {x:82.9,y: 650.8},
  //   {x:79.525, y:ez86656.9875},
  //   {x:85.6, y:659.8},
  //   {x:89.875,y: 667.3375},
  //   {x:111.7,y: 671.5},
  //   {x:146.8,y: 672.3},
  //   {x:156.7,y: 665.7125},
  //   {x:169.3,y: 643.6},
  //   {x:183.7,y: 629.2},
  //   {x:188.0875,y: 630.4375},
  //   {x:194.5, y:614.8},
  //   {x:233.2, y:549.9},
  //   {x:251.3125,y: 524.35},
  //   {x:272.8, y:480.5},
  //   {x:275.95, y:489.1625},
  //   {x:289.9,y: 503.9},
  //   {x:283.9375,y: 494.9},
  //   {x:285.4,y: 475.1},
  //   {x:284.9875, y:481.8875},
  //   {x:294.4, y:495.8},
  //   {x:297.1,y: 464.3},
  //   {x:304.975, y:478.8125},
  //   {x:306.1, y:502.1},
  //   {x:314.65,y: 491.625},
  //   {x:323.2,y: 445.3},
  //   {x:330.4, y:477.7},
  //   {x:337.6,y: 448.9},
  //   {x:343.225,y: 454.6375},
  //   {x:347.5, 473.2},
  //   {x:352.9, 462.7375},
  //   {x:355.6, 443.5},
  //   {x:367.3, 487.6},
  //   {x:379.9, 536.3},
  //   {x:385.5, 572.3},
  //   {x:385.9625, 588.6125},
  //   {x:392.5, 611.0},
  //   {x:392.8375, 629.0},
  //   {x:381.7, 649.7},
  //   {x:366.4, 653.75},
  //   {x:355.121875, 662.609375},
  //   {x:348.4, 679.4},
  //   {x:353.8, 679.4},
  //   {x:359.65, 685.025},
  //   {x:384.4, 686.6},
  //   {x:392.6125, 690.1375},
  //   {x:423.1, 687.9},
  //   {x:431.425, 677.525},
  //   {x:438.4, 655.0},
  //   {x:438.9625, 641.6125},
  //   {x:445.6, 628.9},
  //   {x:448.975, 624.175},
  //   {x:445.6, 601.9},
  //   {x:442.5625, 574.4},
  //   {x:447.4, 530.7},
  //   {x:447.4, 459.5},
  //   {x:457.2, 457.0},
  //   {x:450.8, 452.0},
  //   {x:469.3, 451.3},
  //   {x:456.5, 444.2},
  //   {x:475.0, 445.6},
  //   {x:460.0, 439.2},
  //   {x:508.1984375, 442.146875},
  //   {x:546.8625, 436.15},
  //   {x:581.9, 423.5},
  //   {x:624.8625, 398.025},
  //   {x:647.5, 388.6},
  //   {x:663.3203125, 393.4296875},
  //   {x:675.2125, 404.7375},
  //   {x:685.3, 421.4},
  //   {x:713.175, 468.25},
  //   {x:735.2, 488.4},
  //   {x:751.0, 527.2},
  //   {x:772.0875, 570.2},
  //   {x:775.1, 590.4},
  //   {x:764.15, 628.1875},
  //   {x:755.9, 644.6},
  //   {x:727.4, 648.2},
  //   {x:710.725, 658.2375},
  //   {x:707.4, 666.7},
  //   {x:705.9125, 673.325},
  //   {x:708.7, 674.1},
  //   {x:723.55, 682.9875},
  //   {x:733.0, 680.4},
  //   {x:752.9125, 685.125},
  //   {x:765.4, 683.1},
  //   {x:783.4, 670.5},
  //   {x:823.0, 608.7},
  //   {x:826.8, 651.5},
  //   {x:805.3, 668.5},
  //   {x:793.6875, 685.6375},
  //   {x:794.3, 694.9},
  //   {x:795.85, 701.6125},
  //   {x:798.9, 700.9},
  //   {x:815.0625, 704.6},
  //   {x:820.8, 700.5},
  //   {x:857.9, 694.1},
  //   {x:867.2125, 679.9375},
  //   {x:869.7, 668.4},
  //   {x:873.5, 582.1},
  //   {x:875.5, 559.7},
  //   {x:881.2765625, 526.4828125},
  //   {x:877.3125, 509.6625},
  //   {x:866.3, 502.9},
  //   {x:849.621875, 492.871875},
  //   {x:837.5, 476.075},
  //   {x:827.6, 453.3},
  //   {x:826.1125, 431.365625},
  //   {x:833.175, 403.0},
  //   {x:846.7, 368.0},
  //   {x:862.3375, 343.8125},
  //   {x:863.8, 325.7},
  //   {x:869.2, 305.9},
  //   {x:882.8546875, 329.7234375},
  //   {x:892.7125, 365.4625},
  //   {x:900.7, 412.2},
  //   {x:916.915625, 472.15},
  //   {x:938.55, 510.05},
  //   {x:965.6, 535.6},
  //   {x:972.7859375, 567.8890625},
  //   {x:985.9625, 589.6875},
  //   {x:1004.3, 605.9},
  //   {x:997.8875, 590.675},
  //   {x:997.1, 578.9},
  //   {x:1008.321875, 587.984375},
  //   {x:1011.95, 600.95},
  //   {x:1010.6, 617.6},
  //   {x:1019.09375, 600.45625},
  //   {x:1018.475, 583.8},
  //   {x:1011.5, 566.2},
  //   {x:1021.5, 582.4},
  //   {x:1021.5, 582.4},

];

// ── myname.js
let myname=[
    {x:30,y:300},
    {x:90,y:100},
    {x:110,y:100},
    {x:170,y:300},
    {x:150,y:230},
    {x:70,y:230},
    {x:150,y:230},
    {x:170,y:300},
    {x:230,y:300},
    {x:230,y:100},
    {x:250,y:100},
    {x:330,y:300},
    {x:400,y:100},
    {x:420,y:100},
    {x:420,y:300},
    {x:480,y:300},
    {x:540,y:100},
    {x:560,y:100},
    {x:630,y:300},
    {x:605,y:230},
    {x:520,y:230},
    {x:605,y:230},
    {x:630,y:300},
    {x:680,y:300},
    {x:680,y:100},
    {x:700,y:100},
    {x:800,y:300},
    {x:820,y:300},
    {x:820,y:100},
    


    {x:850,y:100},
    {x:850,y:330},
    {x:0,y:330},
    {x:0,y:70},
    {x:850,y:70},
    {x:850,y:330},
    {x:30,y:330},
    {x:30,y:300}
    




];
